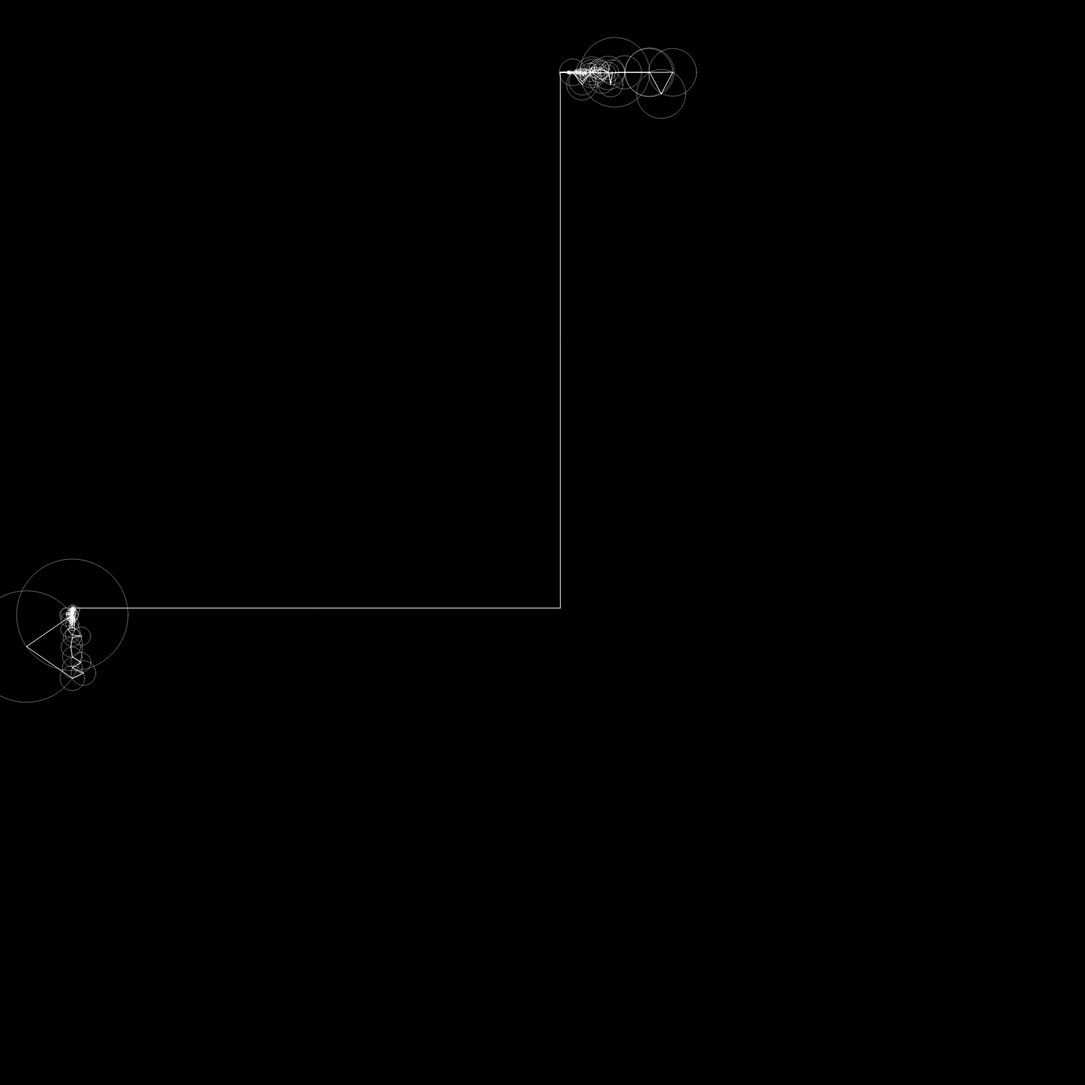
Frame 1 (no input)
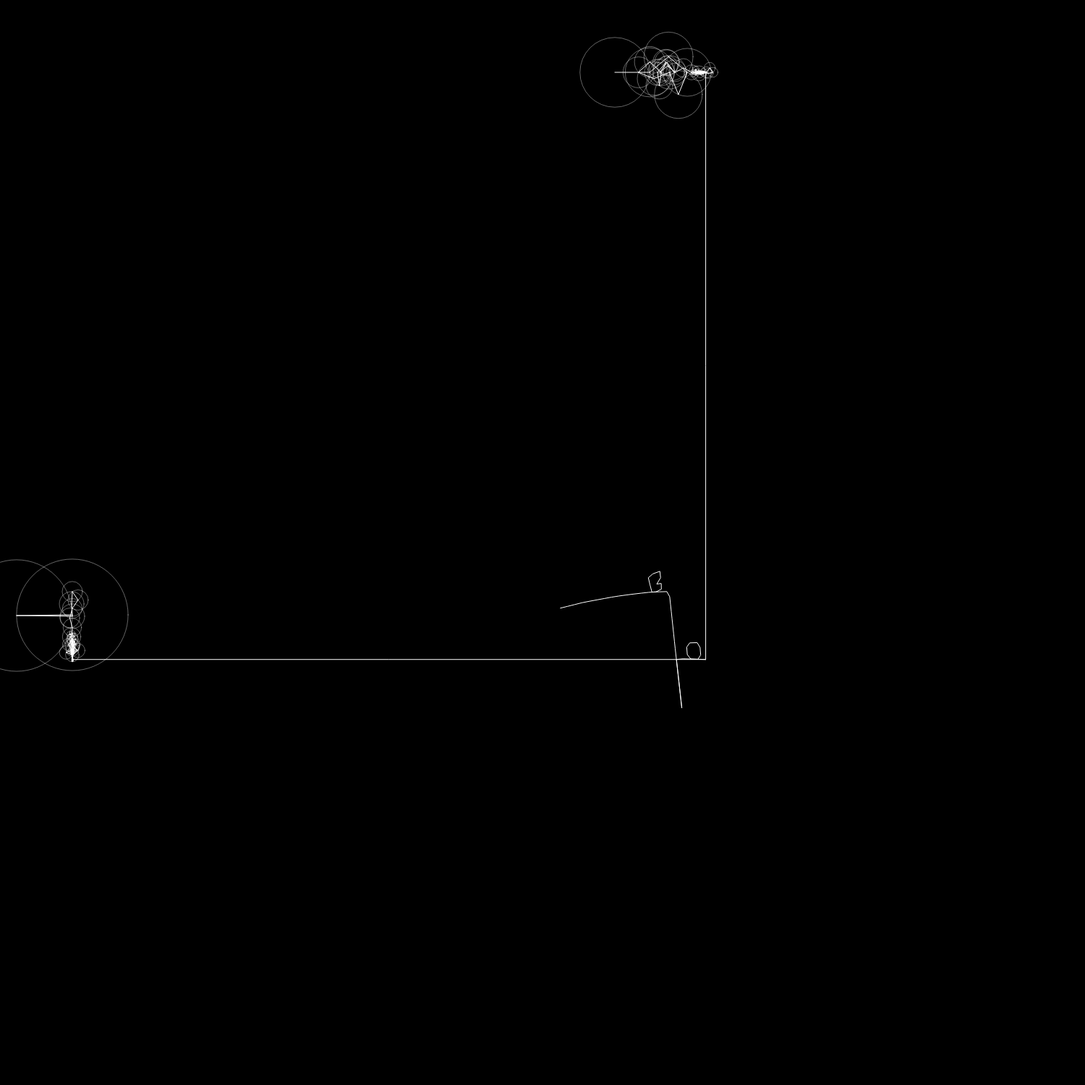
Frame 60 (no input)
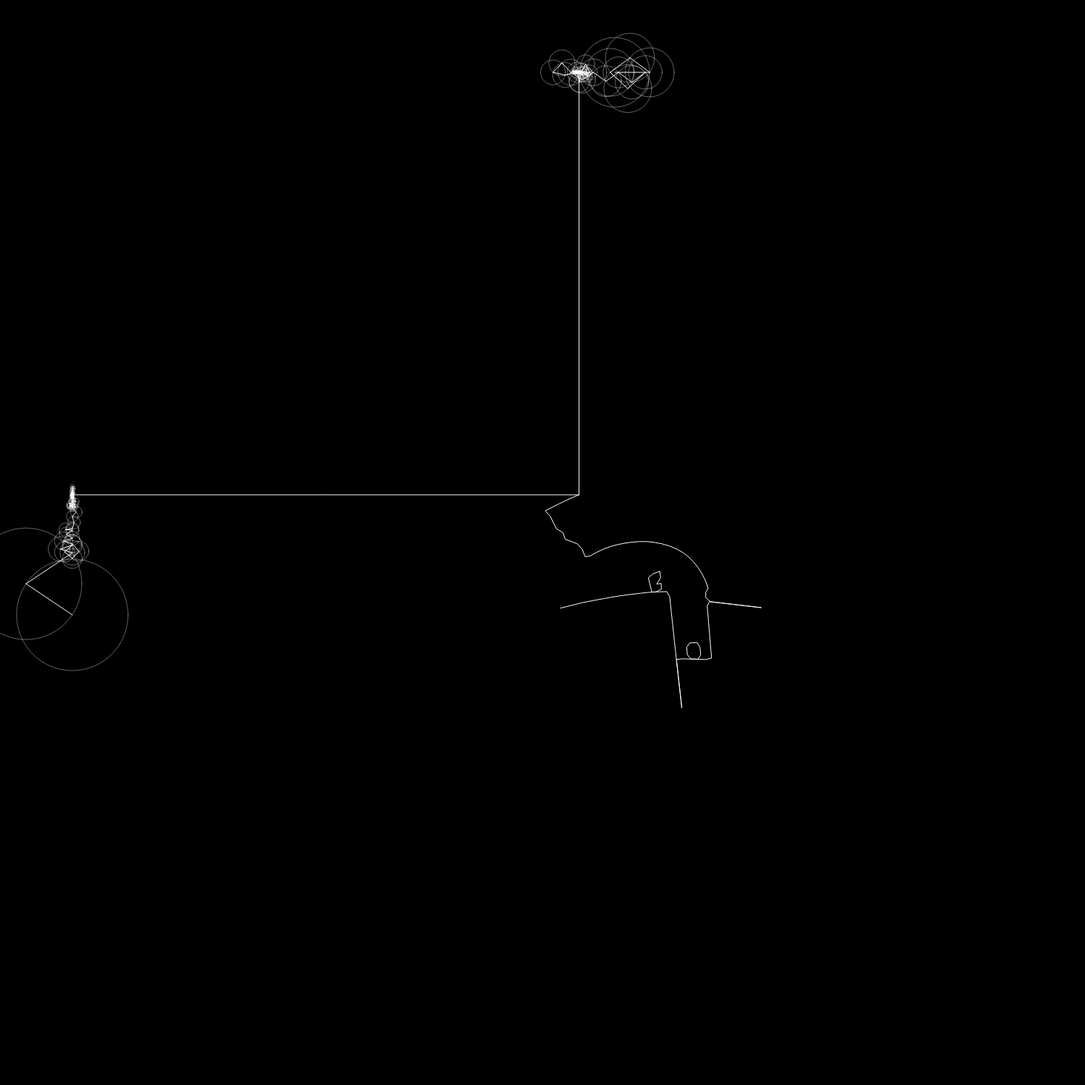
Frame 120 (the mouse pressed at the canvas centre since frame 60)

The p5.js sketch that drew these frames (run headless with seeded random() and noise() and a simulated clock; from frame 60 on, the mouse is pressed at the canvas centre):

// p5.js sketch
// ── sketch.js
let time = 0;
let x = [];
let y = [];
let fourierx = [];
let fourierY = [];
let path = [];
let step = 8;

// let wave = [];
// let slider;
function setup() {
    createCanvas(1500, 1500);
    frameRate(60);

    setInputs(x, y, step);

    fourierX = dft(x);
    fourierY = dft(y);

    fourierX.sort((a, b) => b.amp - a.amp);
    fourierY.sort((a, b) => b.amp - a.amp);
}
  
function draw() {
    background(0);

    let epiX = epicycles(width / 2 + 100, 100,  0, fourierX, time);
    let epiY = epicycles(100, height / 2 + 100,  HALF_PI, fourierY, time);

    let coords = createVector(epiX.x, epiY.y);
    path.unshift(coords);

    stroke(255);
    line(epiX.x, epiX.y, coords.x, coords.y);
    line(epiY.x, epiY.y, coords.x, coords.y);
    beginShape();
    for(var i = 0; i < path.length; i++) {
        vertex(path[i].x, path[i].y);
    }
    endShape();
    if(path.length > x.length + 10)
        path = [];
    dt = TWO_PI / fourierY.length;
    time += dt;
}
// ── drawing.js

let drawing = [
    { x: -75.23920093800275, y: -9.276916512631997 },
    { x: -73.99534065831229, y: -9.582732689485699 },
    { x: -72.74106439694725, y: -9.89162195029445 },
    { x: -71.4876893765498, y: -10.200732827734575 },
    { x: -70.23509740158319, y: -10.510035772921889 },
    { x: -68.98192922337502, y: -10.820003568003328 },
    { x: -67.72920427842959, y: -11.130281626368685 },
    { x: -66.47577016026378, y: -11.44115066241771 },
    { x: -65.22337025304437, y: -11.752211766213923 },
    { x: -63.97037936814129, y: -12.063908171020076 },
    { x: -62.718127205342796, y: -12.376092132415248 },
    { x: -61.46532838818692, y: -12.689014815915003 },
    { x: -60.21245569882057, y: -13.002602349308878 },
    { x: -58.96055812263228, y: -13.316706988175959 },
    { x: -57.708867388633266, y: -13.631609446915984 },
    { x: -56.45698458688706, y: -13.947679086581244 },
    { x: -55.205279078445955, y: -14.26490113272965 },
    { x: -53.95457823206708, y: -14.583246036477012 },
    { x: -52.703685317941016, y: -14.903703685443475 },
    { x: -51.4546244346343, y: -15.226096786323936 },
    { x: -50.20482482922301, y: -15.552168723285197 },
    { x: -48.95740390898846, y: -15.881313744201512 },
    { x: -47.70490058067441, y: -16.19289195347093 },
    { x: -46.448230859690526, y: -16.486223726757242 },
    { x: -45.188059595930945, y: -16.76634714881368 },
    { x: -43.92584945916273, y: -17.036571694668755 },
    { x: -42.66235394593253, y: -17.29898056065738 },
    { x: -41.39749918402992, y: -17.555272807620092 },
    { x: -40.131196526802334, y: -17.806852007555587 },
    { x: -38.863977854165064, y: -18.05438301035799 },
    { x: -37.596847828180344, y: -18.298604538131876 },
    { x: -36.32874268901758, y: -18.540255312981827 },
    { x: -35.0599579255186, y: -18.77966037263386 },
    { x: -33.79075947764106, y: -19.017455018097905 },
    { x: -32.52221110521555, y: -19.25356537716351 },
    { x: -31.253544537253305, y: -19.488479006419706 },
    { x: -29.984612029333412, y: -19.72252094359249 },
    { x: -28.71429072385691, y: -19.956178745270893 },
    { x: -27.44445697496943, y: -20.189023952634262 },
    { x: -26.175494918165356, y: -20.42161799448207 },
    { x: -24.905306582667677, y: -20.654108615235238 },
    { x: -23.63604903702177, y: -20.886436717125402 },
    { x: -22.36623006257638, y: -21.118853465668114 },
    { x: -21.096662253646553, y: -21.351462281958014 },
    { x: -19.826444369264692, y: -21.584440459300207 },
    { x: -18.556994755871592, y: -21.817581155505405 },
    { x: -17.28748604471013, y: -22.051224182741716 },
    { x: -16.017755716917293, y: -22.285472962103785 },
    { x: -14.74892663009204, y: -22.5201649747286 },
    { x: -13.479875926635414, y: -22.75555138613172 },
    { x: -12.210618380989507, y: -22.99172084296569 },
    { x: -10.94184839193262, y: -23.22859947302006 },
    { x: -9.672413552981615, y: -23.466423667368293 },
    { x: -8.404175443840026, y: -23.70494226049483 },
    { x: -7.135878236930072, y: -23.944332545704768 },
    { x: -5.867004826778547, y: -24.178699520603566 },
    { x: -4.596609649091586, y: -24.405369011172652 },
    { x: -3.324899546058476, y: -24.625286581705883 },
    { x: -2.0526575631100683, y: -24.83922050319202 },
    { x: -0.7790415570471436, y: -25.04773220443055 },
    { x: 0.4963769309509546, y: -25.25179679859951 },
    { x: 1.7707464335605503, y: -25.45110402241498 },
    { x: 3.0469036436632275, y: -25.646658537939192 },
    { x: 4.323592733681202, y: -25.83862286403514 },
    { x: 5.599735169341788, y: -26.027085647355396 },
    { x: 6.877030011485517, y: -26.21253444448896 },
    { x: 8.154768086891993, y: -26.395102225414664 },
    { x: 9.433097139982134, y: -26.57502538120598 },
    { x: 10.711780779682472, y: -26.7524664307259 },
    { x: 11.990449644940718, y: -26.927395825090258 },
    { x: 13.26953219457753, y: -27.100109053140876 },
    { x: 14.54889545861408, y: -27.270783408182858 },
    { x: 15.829233835828676, y: -27.439433664658292 },
    { x: 17.109232400875165, y: -27.60617801810391 },
    { x: 18.38983671804741, y: -27.771090340730176 },
    { x: 19.66982050865181, y: -27.934200181421264 },
    { x: 20.95038050249778, y: -28.095625735713913 },
    { x: 22.231014368554202, y: -28.25555907135531 },
    { x: 23.512327858946843, y: -28.413852443924547 },
    { x: 24.792858303908634, y: -28.570653597842526 },
    { x: 26.07427521539591, y: -28.726095503088086 },
    { x: 27.355633029114827, y: -28.880074738566574 },
    { x: 28.637729564938322, y: -29.032842469793557 },
    { x: 29.920092040719464, y: -29.18435437344275 },
    { x: 31.202159027658777, y: -29.334418381766973 },
    { x: 32.48493518781848, y: -29.483344758050144 },
    { x: 33.76717946806289, y: -29.63104485563971 },
    { x: 35.04951239495985, y: -29.777577772304042 },
    { x: 36.331904419625175, y: -29.9228400869485 },
    { x: 37.61533065523691, y: -30.067053416204452 },
    { x: 38.8976044843655, y: -30.210025692324713 },
    { x: 40.180942073324694, y: -30.351993306382745 },
    { x: 41.463836429021136, y: -30.49279373951554 },
    { x: 42.747055822443585, y: -30.632397442838922 },
    { x: 44.03089574243389, y: -30.77089306300543 },
    { x: 45.314410624698176, y: -30.908177178920432 },
    { x: 46.59801415361501, y: -31.044294113910198 },
    { x: 47.88129264480583, y: -31.179096123553812 },
    { x: 49.16557579805888, y: -31.312391140104083 },
    { x: 50.44953391358591, y: -31.443898449161274 },
    { x: 51.73833804611899, y: -31.51753426854573 },
    { x: 53.02817638959848, y: -31.56809240938313 },
    { x: 54.31822157526724, y: -31.618650550220536 },
    { x: 55.60885773861967, y: -31.669238239942118 },
    { x: 56.898577886562414, y: -31.719781606337428 },
    { x: 58.18862307223119, y: -31.77035452161692 },
    { x: 59.47881600232087, y: -31.82092743689641 },
    { x: 60.7690975790631, y: -31.871500352175907 },
    { x: 62.05834494485892, y: -31.922028944129124 },
    { x: 63.348626521601155, y: -31.972601859408616 },
    { x: 63.86635252137445, y: -32.90184039475881 },
    { x: 64.08259125582687, y: -34.17465858094878 },
    { x: 64.29874134362676, y: -35.4468857894551 },
    { x: 64.5149209803108, y: -36.719231193498146 },
    { x: 64.73113016587905, y: -37.99193118415139 },
    { x: 64.94728025367894, y: -39.264158392657706 },
    { x: 65.16348943924717, y: -40.536725413332135 },
    { x: 65.37987591812052, y: -41.81035619383715 },
    { x: 65.59605555480458, y: -43.08281979341693 },
    { x: 65.32721980650611, y: -43.774559172144905 },
    { x: 64.11187420005238, y: -43.33475357996262 },
    { x: 62.89889250433333, y: -42.89577535653747 },
    { x: 61.6853198309306, y: -42.45660506536513 },
    { x: 60.470978886539115, y: -42.01715405979305 },
    { x: 59.256667491031806, y: -41.57768827977888 },
    { x: 58.04333120870255, y: -41.138606635259094 },
    { x: 56.82966988864727, y: -40.69939202076048 },
    { x: 57.2427041917596, y: -41.5190337446753 },
    { x: 57.97235478889458, y: -42.58396075619459 },
    { x: 58.70250771706067, y: -43.64958216649219 },
    { x: 59.43198102089055, y: -44.71421368916966 },
    { x: 60.16118838476278, y: -45.77846107635274 },
    { x: 60.89107537297122, y: -46.84369835115597 },
    { x: 61.62108055671639, y: -47.90911291926428 },
    { x: 62.35055386054627, y: -48.973744441941754 },
    { x: 63.080027164376155, y: -50.038390739061306 },
    { x: 63.27333596470244, y: -51.26939725413211 },
    { x: 63.27259724259786, y: -52.55997431971617 },
    { x: 63.27185852049328, y: -53.850669580836964 },
    { x: 63.2711197983887, y: -55.14171942856796 },
    { x: 63.270381076284124, y: -56.4318237120051 },
    { x: 63.26964235417954, y: -57.72228258205242 },
    { x: 63.26890363207497, y: -59.01368701639362 },
    { x: 63.26816490997039, y: -60.30438227751441 },
    { x: 62.25818404858969, y: -60.159725714995716 },
    { x: 61.04357716424055, y: -59.72382057552561 },
    { x: 59.82784742229245, y: -59.28753130056113 },
    { x: 58.6134473801326, y: -58.851714807743576 },
    { x: 57.39827906698398, y: -58.41561760052629 },
    { x: 56.183553987098115, y: -57.979682912171995 },
    { x: 54.96806063622348, y: -57.54346750941798 },
    { x: 53.75389698513709, y: -57.107724888810885 },
    { x: 52.53884686752521, y: -56.67167200491988 },
    { x: 51.324121787639335, y: -56.23573731656558 },
    { x: 50.109721745479476, y: -55.79992082374804 },
    { x: 48.894228394604845, y: -55.36370542099401 },
    { x: 47.680182939055186, y: -54.92800712371319 },
    { x: 46.46489643036984, y: -54.49186559316963 },
    { x: 45.728597334293646, y: -53.794571024215216 },
    { x: 46.02172226539068, y: -52.5367488967482 },
    { x: 46.31458125653006, y: -51.28021214574315 },
    { x: 46.60744024766944, y: -50.023660620296006 },
    { x: 46.90035833657719, y: -48.766754508238655 },
    { x: 47.19321732771657, y: -47.51009956169687 },
    { x: 47.48616496550851, y: -46.253208224081625 },
    { x: 47.77905350553207, y: -44.99642030756101 },
    { x: 48.072001143324, y: -43.73941077440902 },
    { x: 48.364948781115935, y: -42.48240124125704 },
    { x: 48.65798506556042, y: -41.22505189593695 },
    { x: 48.950991801120715, y: -39.967805971711506 },
    { x: 49.24393943891264, y: -38.71079643855952 },
    { x: 49.53691662558876, y: -37.45378690540753 },
    { x: 49.82998245891743, y: -36.196201169013975 },
    { x: 50.122930096709354, y: -34.93919163586199 },
    { x: 50.41590728338547, y: -33.68218210271001 },
    { x: 50.7088549211774, y: -32.42517256955802 },
    { x: 51.27247033808715, y: -31.518627577260506 },
    { x: 52.56287011036612, y: -31.555608005815742 },
    { x: 53.85291529603489, y: -31.592588434370978 },
    { x: 55.14307867724039, y: -31.629568862926217 },
    { x: 56.43371484059281, y: -31.66656406592354 },
    { x: 57.72423280840851, y: -31.703544494478777 },
    { x: 59.01439618961401, y: -31.74052492303401 },
    { x: 60.30444137528278, y: -31.777505351589244 },
    { x: 61.594486560951545, y: -31.81447100570239 },
    { x: 62.885240919840705, y: -31.851466208699716 },
    { x: 64.17528610550947, y: -31.888446637254955 },
    { x: 65.46544948671497, y: -31.92542706581019 },
    { x: 66.75564241680466, y: -31.962407494365422 },
    { x: 68.04627858015708, y: -31.999387922920658 },
    { x: 69.33667835243605, y: -32.036383125917986 },
    { x: 70.62672353810481, y: -32.073348780031125 },
    { x: 71.91700511484704, y: -32.11034398302846 },
    { x: 73.20716849605255, y: -32.147309637141596 },
    { x: 74.4979228549417, y: -32.18430484013893 },
    { x: 75.17606974694542, y: -31.52115400685817 },
    { x: 75.3121719074931, y: -30.237653899035976 },
    { x: 75.44830361692496, y: -28.954050370119138 },
    { x: 75.58443532635681, y: -27.670417292318117 },
    { x: 75.72053748690449, y: -26.387050154474746 },
    { x: 75.85661009856798, y: -25.10377166328393 },
    { x: 75.99268271023146, y: -23.82052272097729 },
    { x: 76.1288439685475, y: -22.5366680265449 },
    { x: 76.264916580211, y: -21.253404309796167 },
    { x: 76.40101874075867, y: -19.97014059304744 },
    { x: 76.53709135242215, y: -18.68687687629871 },
    { x: 76.67319351296983, y: -17.40361315954998 },
    { x: 76.8093252224017, y: -16.11987666065432 },
    { x: 76.94539783406518, y: -14.836731139442325 },
    { x: 77.08147044572868, y: -13.553467422693595 },
    { x: 77.21760215516052, y: -12.269849119334667 },
    { x: 77.35376341347657, y: -10.985772808270902 },
    { x: 77.48986557402425, y: -9.702272700448706 },
    { x: 77.62596773457192, y: -8.418772592626512 },
    { x: 77.7620698951196, y: -7.13539068034105 },
    { x: 77.89817205566726, y: -5.8518905725188555 },
    { x: 78.03433331398331, y: -4.56791768254973 },
    { x: 78.17043547453098, y: -3.2844914469379933 },
    { x: 78.30656718396283, y: -2.0009765646737065 },
    { x: 78.44266934451052, y: -0.7173730357568712 },
    { x: 78.57883060282656, y: 0.5664816586755216 },
    { x: 78.71493276337422, y: 1.8499817664977163 },
    { x: 78.8510053750377, y: 3.1331272877097125 },
    { x: 78.98713708446957, y: 4.41674559106864 },
    { x: 79.12329834278562, y: 5.700703706595674 },
    { x: 79.2593709544491, y: 6.984100393323228 },
    { x: 79.39547311499678, y: 8.267467531166597 },
    { x: 79.53157527554444, y: 9.55084944345206 },
    { x: 79.6677069849763, y: 10.834467746810986 },
    { x: 79.80380914552397, y: 12.118086050169916 },
    { x: 79.93994085495584, y: 13.401586157992108 },
    { x: 80.07604301550352, y: 14.685086265814304 },
    { x: 80.21217472493537, y: 15.96870456917323 },
    { x: 80.34830643436722, y: 17.252662684700265 },
    { x: 80.48440859491488, y: 18.536044596985725 },
    { x: 80.62051075546258, y: 19.81942650927119 },
    { x: 80.75661291601025, y: 21.102690226019917 },
    { x: 80.89274462544209, y: 22.38666311598904 },
    { x: 81.02884678598978, y: 23.669926832737776 },
    { x: 81.16494894653745, y: 24.9535451360967 },
    { x: 81.3010806559693, y: 26.237045243918896 },
    { x: 81.43721236540117, y: 27.520781742814552 },
    { x: 81.57337362371719, y: 28.804739858341588 },
    { x: 81.70947578426488, y: 30.088121770627048 },
    { x: 81.84551884704418, y: 31.371252517396954 },
    { x: 81.98168010536023, y: 32.655107211829346 },
    { x: 82.11784136367626, y: 33.939080101798474 },
    { x: 82.25391397533976, y: 35.2223438185472 },
    { x: 82.39004568477161, y: 36.505843926369394 },
    { x: 82.52614784531927, y: 37.789447455286236 },
    { x: 82.6623386525195, y: 39.07353854079209 },
    { x: 82.79844081306719, y: 40.357038648614285 },
    { x: 82.93454297361485, y: 41.640538756436484 },
    { x: 83.07064513416253, y: 42.92403886425867 },
    { x: 83.2067472947102, y: 44.20753897208087 },
    { x: 83.34293810191042, y: 45.49161528314464 },
    { x: 83.4790402624581, y: 46.774997195430096 },
    { x: 83.6150833252374, y: 48.05802452110537 },
    { x: 83.75154007239529, y: 49.341849666653566 },
    { x: 83.894586220726, y: 50.624950864539294 },
    { x: 84.03763236905671, y: 51.90781567135155 },
    { x: 84.18064896850325, y: 53.1906952526059 },
    { x: 84.32366556794977, y: 54.4733236683447 },
    { x: 84.46674126516469, y: 55.75654306176715 },
    { x: 84.6097874134954, y: 57.03964425965287 },
    { x: 84.75277446405775, y: 58.32215447985493 },
    { x: 84.89579106350429, y: 59.60490109113045 },
    { x: 85.03880766295083, y: 60.88776589794271 },
    { x: 85.18188336016574, y: 62.17086709582843 },
    { x: 85.32487041072808, y: 63.45337731603049 },
    { x: 85.4679165590588, y: 64.73636031837948 },
    { x: 85.61093315850533, y: 66.01934332072847 },
    { x: 85.75400885572023, y: 67.30256271415092 },
    { x: 85.89708455293514, y: 68.58578210757337 },
    { x: 86.04010115238168, y: 69.86852871884889 },
    { x: 86.18308820294402, y: 71.15103893905096 },
    { x: 86.32616390015893, y: 72.4342583324734 },
    { x: 86.46918049960546, y: 73.71700494374893 },
    { x: 86.61213800128364, y: 74.99927877287753 },
    { x: 86.75518414961434, y: 76.28226177522652 },
    { x: 86.89820074906088, y: 77.56500838650203 },
    { x: 87.04127644627579, y: 78.84834597546123 },
    { x: 87.18426349683813, y: 80.13097439120003 },
    { x: 87.32733919405304, y: 81.41407558908575 },
    { x: 87.47032624461539, y: 82.69670400482453 },
    { x: 87.6134019418303, y: 83.98004159378372 },
    { x: 87.756448090161, y: 85.26302459613271 },
    { x: 87.89949423849173, y: 86.54585985406078 },
    { x: 88.04251083793827, y: 87.82857691645212 },
    { x: 88.18555698626898, y: 89.11161901656948 },
    { x: 88.3286031345997, y: 90.39463156780265 },
    { x: 88.47159018516204, y: 91.677348630194 },
    { x: 88.61463633349277, y: 92.96015433923789 },
    { x: 88.7576824818235, y: 94.24328508600779 },
    { x: 88.9007286301542, y: 95.52629763724096 },
    { x: 89.04371568071656, y: 96.80868966190629 },
    { x: 89.18667318239473, y: 98.09114078433997 },
    { x: 89.32971933072544, y: 99.37400559115223 },
    { x: 89.47279502794035, y: 100.65725453345887 },
    { x: 89.61578207850269, y: 101.93991249808184 },
    { x: 89.75879867794923, y: 103.22248181605228 },
    { x: 89.90181527739576, y: 104.50543526951708 },
    { x: 90.04489097461067, y: 105.7886842118237 },
    { x: 90.1879075740572, y: 107.07146037198342 },
    { x: 90.33095372238793, y: 108.3544433743324 },
    { x: 90.47399987071863, y: 109.63745592556559 },
    { x: 90.61701647016518, y: 110.92023208572529 },
    { x: 90.7600626184959, y: 112.20321508807429 },
    { x: 90.9031087668266, y: 113.48619809042327 },
    { x: 91.04615491515733, y: 114.7690924461197 },
    { x: 91.18914196571968, y: 116.05166176409014 },
    { x: 91.3321881140504, y: 117.3346743153233 },
    { x: 91.4752638112653, y: 118.61789370874577 },
    { x: 91.61825086182766, y: 119.90052212448454 },
    { x: 91.76126746127419, y: 121.18320963799171 },
    { x: 91.90434315848908, y: 122.46657677583508 },
    { x: 92.04735975793564, y: 123.74935293599478 },
    { x: 92.19040590626634, y: 125.03242458499633 },
    { x: 92.33342250571287, y: 126.31514164738766 },
    { x: 92.47643910515943, y: 127.59785870977902 },
    { x: 92.61951480237431, y: 128.881166749854 },
    { x: 92.76253140182085, y: 130.16400200778207 },
    { x: 92.84665707509033, y: 130.91817817878908 },
    { x: 92.70384731783308, y: 129.63513607867174 },
    { x: 92.56094891392328, y: 128.35165074529164 },
    { x: 92.41813915666602, y: 127.06896323178447 },
    { x: 92.27532939940876, y: 125.7861279738564 },
    { x: 92.13251964215152, y: 124.50329271592832 },
    { x: 91.98968033601007, y: 123.22010287139005 },
    { x: 91.84684102986864, y: 121.93717896680944 },
    { x: 91.7040312726114, y: 120.65425506222881 },
    { x: 91.56122151535413, y: 119.3714789020691 },
    { x: 91.41838220921271, y: 118.08852544860429 },
    { x: 91.27554290307127, y: 116.80533560406603 },
    { x: 91.13273314581402, y: 115.52250034613796 },
    { x: 90.98989383967258, y: 114.23951734378898 },
    { x: 90.84708408241534, y: 112.9566525369767 },
    { x: 90.70427432515807, y: 111.67372863239608 },
    { x: 90.561494116785, y: 110.39136615661494 },
    { x: 90.41868435952775, y: 109.1085013498027 },
    { x: 90.2758450533863, y: 107.82542970080114 },
    { x: 90.13303529612905, y: 106.5425648939889 },
    { x: 89.99019598998763, y: 105.25943414721898 },
    { x: 89.84735668384619, y: 103.97656934040673 },
    { x: 89.70457647547312, y: 102.69385227801538 },
    { x: 89.56176671821586, y: 101.41107611785567 },
    { x: 89.41889786319024, y: 100.12788627331742 },
    { x: 89.276088105933, y: 98.84505101538934 },
    { x: 89.13327834867574, y: 97.56224530634545 },
    { x: 88.99049814030268, y: 96.2795282439541 },
    { x: 88.84762928527705, y: 94.99624975276328 },
    { x: 88.7048195280198, y: 93.71365088590868 },
    { x: 88.56206886853091, y: 92.43122931235916 },
    { x: 88.41922956238948, y: 91.14827585889437 },
    { x: 88.27641980513222, y: 89.86538150319792 },
    { x: 88.13352140122241, y: 88.58171887651271 },
    { x: 87.99074119284934, y: 87.29912000965813 },
    { x: 87.8479314355921, y: 86.01640294726677 },
    { x: 87.70509212945065, y: 84.73324265161268 },
    { x: 87.56219372554087, y: 83.44981641600094 },
    { x: 87.4194135171678, y: 82.16712890249379 },
    { x: 87.27663330879471, y: 80.88470732894427 },
    { x: 87.13388264930585, y: 79.6024039509315 },
    { x: 86.99110244093275, y: 78.31974598630852 },
    { x: 86.84829268367551, y: 77.0371766683381 },
    { x: 86.70545337753408, y: 75.75401637268402 },
    { x: 86.56270271804519, y: 74.47171299467124 },
    { x: 86.41986341190375, y: 73.18867089455388 },
    { x: 86.27702410576232, y: 71.90545150113142 },
    { x: 86.13418479962087, y: 70.62255714543498 },
    { x: 85.99137504236363, y: 69.33978098527528 },
    { x: 85.84856528510637, y: 68.05697527623138 },
    { x: 85.70569643008075, y: 66.7736376872722 },
    { x: 85.56291622170768, y: 65.49097972264923 },
    { x: 85.42007691556626, y: 64.20784897587933 },
    { x: 85.27726715830899, y: 62.925102364603795 },
    { x: 85.13439830328338, y: 61.64167612899207 },
    { x: 85.21565773478709, y: 60.56512163154669 },
    { x: 86.50570292045586, y: 60.60188044347055 },
    { x: 87.79562991058789, y: 60.63860970651023 },
    { x: 89.08605923175104, y: 60.675338969549905 },
    { x: 90.37645900403, y: 60.71209778147377 },
    { x: 91.66656328746713, y: 60.74882704451345 },
    { x: 92.95693351086193, y: 60.78558585643731 },
    { x: 94.24733328314089, y: 60.82231511947698 },
    { x: 95.53808764203004, y: 60.85907393140084 },
    { x: 96.82828057211972, y: 60.89580319444053 },
    { x: 98.11811891559921, y: 60.93253245748021 },
    { x: 99.4086368834149, y: 60.96929126940407 },
    { x: 100.69903665569386, y: 61.00605008132793 },
    { x: 101.98934778132029, y: 61.0427793443676 },
    { x: 103.27948161364161, y: 61.07950860740729 },
    { x: 104.56964499484711, y: 61.116267419331145 },
    { x: 105.8598083760526, y: 61.152996682370826 },
    { x: 107.15026724609993, y: 61.1897259454105 },
    { x: 108.44054882284217, y: 61.22648475733436 },
    { x: 109.73041671520583, y: 61.263214020374036 },
    { x: 111.02075738971642, y: 61.299943283413725 },
    { x: 112.31139355306885, y: 61.336702095337586 },
    { x: 113.6013205432009, y: 61.37343135837726 },
    { x: 114.89115888668037, y: 61.410160621416935 },
    { x: 116.18120407234913, y: 61.44688988445662 },
    { x: 117.47184023570156, y: 61.483648696380484 },
    { x: 118.7617672258336, y: 61.52037795942016 },
    { x: 119.06263396458662, y: 60.61523653912135 },
    { x: 118.96231550278476, y: 59.32814624187089 },
    { x: 118.86196749209873, y: 58.04102639573625 },
    { x: 118.76167857918105, y: 56.75402474513836 },
    { x: 118.66136011737919, y: 55.46702309454046 },
    { x: 118.56110075334571, y: 54.18049422608949 },
    { x: 118.46078229154385, y: 52.89378806433342 },
    { x: 118.360463829742, y: 51.60650569933578 },
    { x: 118.2602044657085, y: 50.32002115421109 },
    { x: 118.15988600390665, y: 49.032960405844825 },
    { x: 118.05959709098897, y: 47.7461655974362 },
    { x: 117.95930817807131, y: 46.4595185334485 },
    { x: 117.85896016738526, y: 45.172310040661316 },
    { x: 117.75867125446759, y: 43.885367487831786 },
    { x: 117.65838234154992, y: 42.598543130538985 },
    { x: 117.55806387974806, y: 41.311674449919906 },
    { x: 117.45771586906201, y: 40.02414091940671 },
    { x: 117.35739740726015, y: 38.73710971992463 },
    { x: 116.43765883817485, y: 38.366108704562855 },
    { x: 115.14764320139027, y: 38.40880684220753 },
    { x: 113.85691839138529, y: 38.4515197542943 },
    { x: 112.56696185236909, y: 38.49421789193899 },
    { x: 111.2769462155845, y: 38.53691602958366 },
    { x: 109.98687148103154, y: 38.579614167228335 },
    { x: 108.69682629536278, y: 38.62231230487302 },
    { x: 107.4068402074624, y: 38.6650104425177 },
    { x: 106.1168245706778, y: 38.70770858016237 },
    { x: 104.8273408138085, y: 38.75039194336496 },
    { x: 103.53711833483464, y: 38.79310485545173 },
    { x: 102.24674811143987, y: 38.835802993096415 },
    { x: 100.95679157242364, y: 38.87850113074109 },
    { x: 99.66665774010234, y: 38.92119926838576 },
    { x: 98.95789820408486, y: 39.48400209098048 },
    { x: 99.05803937258162, y: 40.77137310263067 },
    { x: 99.15812144331001, y: 42.05812358771301 },
    { x: 99.25820351403839, y: 43.344785426142806 },
    { x: 99.35828558476679, y: 44.631565460109336 },
    { x: 99.45842675326354, y: 45.919084216180444 },
    { x: 99.55850882399193, y: 47.20574605461024 },
    { x: 99.65862044360452, y: 48.492939772955324 },
    { x: 99.75873206321708, y: 49.77983800245858 },
    { x: 99.85881413394547, y: 51.066544164214655 },
    { x: 99.95892575355806, y: 52.353678784791384 },
    { x: 100.05900782428644, y: 53.64057701429464 },
    { x: 100.15914899278322, y: 54.927874153734365 },
    { x: 100.25920151462742, y: 56.214314375532794 },
    { x: 100.35928358535581, y: 57.50102053728886 },
    { x: 100.45936565608419, y: 58.78760850350819 },
    { x: 100.55947727569676, y: 60.07469880075865 },
    { x: 101.08592019630409, y: 60.916044180106 },
    { x: 102.37611312639378, y: 60.95877186663486 },
    { x: 103.66586282322072, y: 61.00147000427954 },
    { x: 104.95587846000531, y: 61.04416814192421 },
    { x: 106.24604184121078, y: 61.08689582845308 },
    { x: 107.53650071125813, y: 61.129623514981944 },
    { x: 108.82651634804272, y: 61.1723512015108 },
    { x: 110.11650243594312, y: 61.215049339155485 },
    { x: 111.40663626826442, y: 61.25777702568434 },
    { x: 112.69697694277502, y: 61.300504712213204 },
    { x: 113.98776085054837, y: 61.34323239874206 },
    { x: 115.2778651339855, y: 61.38596008527092 },
    { x: 116.56799896630682, y: 61.42868777179979 },
    { x: 117.85833964081742, y: 61.47141545832864 },
    { x: 119.1487098642122, y: 61.514143144857506 },
    { x: 120.43857775657587, y: 61.556841282502184 },
    { x: 121.72841610005536, y: 61.59953942014687 },
    { x: 123.01908181229197, y: 61.6422966555599 },
    { x: 124.30924519349745, y: 61.68499479320459 },
    { x: 125.59994045461826, y: 61.72775202861764 },
    { x: 126.88974924921355, y: 61.77045016626231 },
    { x: 128.17890796835684, y: 61.813148303906985 },
    { x: 129.46865766518377, y: 61.85584644155167 },
    { x: 130.7596188662622, y: 61.898574128080526 },
    { x: 132.04916172089986, y: 61.94127226572521 },
    { x: 133.33905916214772, y: 61.98399995225407 },
    { x: 133.85885358381384, y: 61.29497907087095 },
    { x: 133.7507637654718, y: 60.00856839795671 },
    { x: 133.64264439824558, y: 58.72174404066391 },
    { x: 133.53455457990356, y: 57.43556975882314 },
    { x: 133.42646476156153, y: 56.14909998814054 },
    { x: 133.31843404098785, y: 54.8632211951416 },
    { x: 133.21034422264583, y: 53.576958266648276 },
    { x: 133.10228395318796, y: 52.29081353369169 },
    { x: 132.9941350370776, y: 51.00398917639889 },
    { x: 132.88607476761973, y: 49.71785921788439 },
    { x: 132.77804404704608, y: 48.43211339486428 },
    { x: 132.66995422870403, y: 47.14567317306585 },
    { x: 132.56192350813038, y: 45.8600012222562 },
    { x: 132.45386323867254, y: 44.573974684836344 },
    { x: 132.34571432256215, y: 43.287017357564714 },
    { x: 132.23765405310428, y: 42.000857850166035 },
    { x: 132.12956423476226, y: 40.71459492167271 },
    { x: 132.0215630630728, y: 39.42932188079953 },
    { x: 131.91347324473077, y: 38.142925982327384 },
    { x: 131.8054129752729, y: 36.856677828276155 },
    { x: 131.6972640591625, y: 35.56963185435198 },
    { x: 131.58920378970467, y: 34.283753061353046 },
    { x: 131.48111397136262, y: 32.99706167403907 },
    { x: 131.3729946041364, y: 31.7103407378409 },
    { x: 131.2648752369102, y: 30.42385619271621 },
    { x: 131.15681496745236, y: 29.137844429738447 },
    { x: 131.0488137957629, y: 27.85246796777062 },
    { x: 130.94072397742084, y: 26.565953873761746 },
    { x: 130.83257506131045, y: 25.278996546490117 },
    { x: 130.7245147918526, y: 23.99285181353353 },
    { x: 130.61645452239475, y: 22.706751403903215 },
    { x: 130.5083942529369, y: 21.42091693423055 },
    { x: 130.4002748857107, y: 20.134136900264025 },
    { x: 130.29224416513702, y: 18.848331979475542 },
    { x: 130.18424299344755, y: 17.56301461527608 },
    { x: 130.07612362622135, y: 16.27638232573047 },
    { x: 129.96803380787932, y: 14.989986427258328 },
    { x: 129.8598848917689, y: 13.702970002218336 },
    { x: 129.75185417119525, y: 12.417105983661488 },
    { x: 129.64367570620067, y: 11.129616776474565 },
    { x: 129.53558588785864, y: 9.843161780234054 },
    { x: 129.42749606951662, y: 8.55704659616165 },
    { x: 129.31943580005876, y: 7.270975735415518 },
    { x: 129.21137553060092, y: 5.984963972437754 },
    { x: 129.1032857122589, y: 4.698449878428876 },
    { x: 128.9951663450327, y: 3.411728942230716 },
    { x: 128.88710607557482, y: 2.1256728559266773 },
    { x: 128.77904580611698, y: 0.8397201907172799 },
    { x: 128.67098553665915, y: -0.4463211211446672 },
    { x: 128.5628957183171, y: -1.7328056662693618 },
    { x: 128.45483544885926, y: -3.018773105920851 },
    { x: 128.34677517940142, y: -4.304962162203714 },
    { x: 128.23871490994355, y: -5.590767082992197 },
    { x: 128.13062509160153, y: -6.877133432580158 },
    { x: 128.0225352732595, y: -8.163544105494394 },
    { x: 127.91447500380166, y: -9.449703612893074 },
    { x: 127.80638518545962, y: -10.735981315828488 },
    { x: 127.69832491600178, y: -12.022288567648081 },
    { x: 127.59020554877557, y: -13.308773112772778 },
    { x: 127.48214527931772, y: -14.595006492381914 },
    { x: 127.37411455874405, y: -15.880722766517847 },
    { x: 127.2660838381704, y: -17.16626174734868 },
    { x: 127.15793492206, y: -18.45333727015704 },
    { x: 128.1419423142437, y: -18.611541996073722 },
    { x: 129.42374336122535, y: -18.461995093222708 },
    { x: 130.70575125039628, y: -18.312418641487508 },
    { x: 131.98778868845142, y: -18.16284218975231 },
    { x: 133.2702398108851, y: -18.013221414690836 },
    { x: 134.55218860228769, y: -17.86364496295564 },
    { x: 135.83431468699538, y: -17.714053736778347 },
    { x: 137.11652941835558, y: -17.564462510601057 },
    { x: 138.39909873632604, y: -17.4148121866554 },
    { x: 139.68110662549697, y: -17.265235734920203 },
    { x: 140.9626121836368, y: -17.11571838095337 },
    { x: 142.24512240383885, y: -16.966082831449807 },
    { x: 143.52754397738835, y: -16.816462056388332 },
    { x: 144.80931547548585, y: -16.666915153537317 },
    { x: 146.09108697358332, y: -16.517368250686303 },
    { x: 147.37309486275427, y: -16.367791798951103 },
    { x: 148.6553095941145, y: -16.218200572773814 },
    { x: 149.93731748328545, y: -16.068624121038617 },
    { x: 151.2192958235722, y: -15.919047669303415 },
    { x: 152.50124461497478, y: -15.76948599201031 },
    { x: 153.7836366396401, y: -15.619865216948835 },
    { x: 155.06638325091564, y: -15.470200118561088 },
    { x: 156.3486570800442, y: -15.320594117941706 },
    { x: 157.6302217359524, y: -15.171061989532783 },
    { x: 158.9123773695443, y: -15.021470763355493 },
    { x: 160.19500578528306, y: -14.871835213851929 },
    { x: 161.4764817945387, y: -14.722317859885095 },
    { x: 162.75851923259384, y: -14.572741408149897 },
    { x: 164.04026118180715, y: -14.42319450529888 },
    { x: 165.32253501093572, y: -14.273588504679502 },
    { x: 166.60495658448522, y: -14.123952955175936 },
    { x: 167.8869644736562, y: -13.974391277882829 },
    { x: 169.16947469385823, y: -13.824755728379264 },
    { x: 170.45139393637663, y: -13.675179276644064 },
    { x: 171.7328403967481, y: -13.525676697119325 },
    { x: 173.01473009038233, y: -13.376115019826218 },
    { x: 174.29620609963794, y: -13.226597665859385 },
    { x: 175.57780030443035, y: -13.077080311892555 },
    { x: 176.86057646459008, y: -12.927415213504807 },
    { x: 178.14231841380337, y: -12.77786831065379 },
    { x: 179.4246513407003, y: -12.628247535592317 },
    { x: 180.7062159966085, y: -12.478730181625485 },
    { x: 181.98854892350545, y: -12.329109406564012 },
    { x: 183.27102959482332, y: -12.179488631502538 },
    { x: 184.5530079351101, y: -12.02991217976734 },
    { x: 185.83474988432337, y: -11.880365276916324 },
    { x: 187.1166395779576, y: -11.730803599623219 },
    { x: 188.39900205373874, y: -11.581182824561743 },
    { x: 189.68130543175155, y: -11.431576823942363 },
    { x: 190.96310647873318, y: -11.282029921091349 },
    { x: 192.24520301455667, y: -11.132438694914057 },
    { x: 193.52818601690566, y: -10.982744047642127 },
    { x: 194.80983931946642, y: -10.833211919233204 },
    { x: 196.09205405082665, y: -10.683620693055913 },
    { x: 197.3738846466925, y: -10.534059015762805 },
    { x: 198.65621757358943, y: -10.384453015143423 },
    { x: 199.93813681610786, y: -10.234891337850318 },
    { x: 201.21990831420533, y: -10.085344434999302 },
    { x: 202.5022412411023, y: -9.93572365993783 },
    { x: 202.48841236330458, y: -9.93731929968372 },
    { x: 201.2057248497974, y: -10.086954849187284 },
    { x: 199.92371696062645, y: -10.236516526480392 },
    { x: 198.64164997368718, y: -10.386078203773497 },
    { x: 197.359612535632, y: -10.535639881066606 },
    { x: 196.07713186431414, y: -10.685245881685988 },
    { x: 194.7951239751432, y: -10.834807558979094 },
    { x: 193.51332292816156, y: -10.984339687388017 },
    { x: 192.2313150389906, y: -11.133886590239033 },
    { x: 190.94980948085077, y: -11.283389169763774 },
    { x: 189.66729926064872, y: -11.433009944825246 },
    { x: 188.38546866478285, y: -11.58254207323417 },
    { x: 187.10369716668538, y: -11.732074201643094 },
    { x: 185.82133469090425, y: -11.881665427820383 },
    { x: 184.5390904106598, y: -12.031241879555582 },
    { x: 183.25714161925725, y: -12.180788782406598 },
    { x: 181.97525192562304, y: -12.330335685257614 },
    { x: 180.69318493868371, y: -12.479897362550721 },
    { x: 179.41123614728116, y: -12.629444265401736 },
    { x: 178.1287554759633, y: -12.779065040463209 },
    { x: 176.8464816468347, y: -12.928641492198407 },
    { x: 175.56447375766376, y: -13.078203169491514 },
    { x: 174.2826431617979, y: -13.22773529790044 },
    { x: 173.00007384382747, y: -13.377356072961911 },
    { x: 171.71791821023558, y: -13.52693252469711 },
    { x: 170.4362058099065, y: -13.676449878663943 },
    { x: 169.15428656738808, y: -13.825996781514958 },
    { x: 167.87192409160693, y: -13.975602782134338 },
    { x: 166.58985710466766, y: -14.125149684985354 },
    { x: 165.30773101995996, y: -14.274726136720552 },
    { x: 164.0261368151676, y: -14.424228716245294 },
    { x: 162.74427667041755, y: -14.57377561909631 },
    { x: 161.46153005914204, y: -14.723411168599874 },
    { x: 160.17925623001344, y: -14.873002394777163 },
    { x: 158.89733698749504, y: -15.02254929762818 },
    { x: 157.61529954943992, y: -15.172110974921285 },
    { x: 156.33273023146947, y: -15.32173174998276 },
    { x: 155.05087008671947, y: -15.471263878391683 },
    { x: 153.76865535535924, y: -15.620840330126882 },
    { x: 152.48688385726177, y: -15.770372458535805 },
    { x: 151.20395995268115, y: -15.920037556923553 },
    { x: 149.92212935681528, y: -16.06956968533248 },
    { x: 148.6398850765709, y: -16.219146137067675 },
    { x: 147.35790673628412, y: -16.368707814360782 },
    { x: 146.07589884711317, y: -16.518254717211796 },
    { x: 144.7930635891851, y: -16.667905041157454 },
    { x: 143.51135118885597, y: -16.817437169566375 },
    { x: 142.22913645749577, y: -16.967013621301575 },
    { x: 140.94706947055644, y: -17.116575298594682 },
    { x: 139.6648842880804, y: -17.26615175032988 },
    { x: 138.382965045562, y: -17.415698653180897 },
    { x: 137.1010753519278, y: -17.56524555603191 },
    { x: 135.8189788161043, y: -17.71480723332502 },
    { x: 134.53649814478644, y: -17.8644132339444 },
    { x: 133.25416521788947, y: -18.01400446012169 },
    { x: 131.97242326867618, y: -18.163536588530615 },
    { x: 130.69059267281034, y: -18.313068716939537 },
    { x: 129.4083483925659, y: -18.462645168674737 },
    { x: 128.12604501455314, y: -18.61225116929412 },
    { x: 127.06863819405845, y: -19.027693706467375 },
    { x: 126.70669391169882, y: -20.26670796915181 },
    { x: 126.34477917822339, y: -21.50554493853115 },
    { x: 125.98265760255866, y: -22.745091081130877 },
    { x: 125.6207428690832, y: -23.98403147160485 },
    { x: 125.25879858672357, y: -25.22291276431046 },
    { x: 124.89688385324814, y: -26.461779282573982 },
    { x: 124.53485092423594, y: -27.701044710773974 },
    { x: 124.17290664187631, y: -28.940029424574227 },
    { x: 123.81099190840088, y: -30.17885161951147 },
    { x: 123.4491067238096, y: -31.417673814448715 },
    { x: 124.55541694762744, y: -31.419018288679048 },
    { x: 125.83819310778713, y: -31.269855521322413 },
    { x: 127.12008280142135, y: -31.118269745462758 },
    { x: 128.40206114170812, y: -30.96254712581746 },
    { x: 129.68170512014441, y: -30.794162809299674 },
    { x: 129.91162498797362, y: -31.789915882946175 },
    { x: 129.76571259787715, y: -33.07239655426405 },
    { x: 129.55473356480934, y: -34.34577616925351 },
    { x: 129.29544210610203, y: -35.60984788572527 },
    { x: 128.99587551825306, y: -36.8660743734464 },
    { x: 128.66200267586746, y: -38.11254972938709 },
    { x: 128.2973103472788, y: -39.35064797666185 },
    { x: 127.90472387202121, y: -40.58038388971277 },
    { x: 127.48672535636612, y: -41.80155062635057 },
    { x: 127.04502863559611, y: -43.01488690867983 },
    { x: 126.58176122937239, y: -44.219521044617146 },
    { x: 126.09801644640974, y: -45.41622130515128 },
    { x: 125.59500579095968, y: -46.605032013608515 },
    { x: 125.07382257173694, y: -47.7862043355044 },
    { x: 124.53573739076145, y: -48.95935413534455 },
    { x: 123.98154806790612, y: -50.12439276647642 },
    { x: 123.41175693420209, y: -51.282413537614794 },
    { x: 122.82701406510137, y: -52.43383013313822 },
    { x: 122.2283241226662, y: -53.577475372121484 },
    { x: 121.61624853569603, y: -54.71411752555333 },
    { x: 120.99155557517967, y: -55.84320993907638 },
    { x: 120.35448163219056, y: -56.965506109237296 },
    { x: 119.7052040000338, y: -58.08159701371975 },
    { x: 119.04493418296092, y: -59.190359794924774 },
    { x: 118.37331759436168, y: -60.29232633276768 },
    { x: 117.69008829427845, y: -61.3870533939857 },
    { x: 116.9946257561434, y: -62.47461485078931 },
    { x: 116.28675268665143, y: -63.55384352225326 },
    { x: 115.56617359696068, y: -64.62459166395664 },
    { x: 114.83244525380843, y: -65.68629784709996 },
    { x: 114.08500622839517, y: -66.73884387614653 },
    { x: 113.32356103187911, y: -67.78125463791825 },
    { x: 112.5481687620286, y: -68.81264366588965 },
    { x: 111.75773611012885, y: -69.83343941888138 },
    { x: 110.95223352729566, y: -70.8425042648524 },
    { x: 110.13115868249797, y: -71.83942451942414 },
    { x: 109.29522074895614, y: -72.82240508788246 },
    { x: 108.44344461349212, y: -73.79171191018503 },
    { x: 107.57535749395899, y: -74.74701994860582 },
    { x: 106.69095939035677, y: -75.6871472477775 },
    { x: 105.79025030268542, y: -76.61170228498466 },
    { x: 104.87325977982916, y: -77.51988724035435 },
    { x: 103.93978097959868, y: -78.41123671896067 },
    { x: 102.98960705980473, y: -79.28552910417224 },
    { x: 102.02365403585695, y: -80.14160460228491 },
    { x: 101.04189235887117, y: -80.9792120477831 },
    { x: 100.04449932215252, y: -81.79835144066679 },
    { x: 99.03182951231115, y: -82.59848351379968 },
    { x: 98.00417841818891, y: -83.3800515004445 },
    { x: 96.96249160407967, y: -84.1422797423914 },
    { x: 95.9077146342773, y: -84.88554498791378 },
    { x: 94.83981795989759, y: -85.61030524471644 },
    { x: 93.7597766941186, y: -86.31693726107272 },
    { x: 92.66824091239236, y: -87.00615759742409 },
    { x: 91.56654031450712, y: -87.67823958094921 },
    { x: 90.4547339982312, y: -88.33454984754155 },
    { x: 89.33409256558456, y: -88.97587144263201 },
    { x: 88.20603436300792, y: -89.6027140844727 },
    { x: 87.07070713492222, y: -90.21692457832508 },
    { x: 85.92855411459021, y: -90.81846598808393 },
    { x: 84.77532026268952, y: -91.39837761462068 },
    { x: 83.61094648145176, y: -91.95582470195721 },
    { x: 82.43634878628663, y: -92.49184884826094 },
    { x: 81.25294552363492, y: -93.00731435839421 },
    { x: 80.06120947564355, y: -93.50314463498779 },
    { x: 78.86125883784926, y: -93.98033695288281 },
    { x: 77.65465970111377, y: -94.43934931978416 },
    { x: 76.44182574981562, y: -94.88075055171232 },
    { x: 75.2226387884181, y: -95.30542711519283 },
    { x: 73.9977784412574, y: -95.71390350291989 },
    { x: 72.76774703936465, y: -96.10646781651434 },
    { x: 71.53328330484442, y: -96.48346725536528 },
    { x: 70.2942394932758, y: -96.84544847383015 },
    { x: 69.05123613122664, y: -97.19267741186655 },
    { x: 67.80391863208673, y: -97.52548649442159 },
    { x: 66.55293707130812, y: -97.84419337200019 },
    { x: 65.30000528417341, y: -98.14862075129729 },
    { x: 64.04264116441122, y: -98.43946303109117 },
    { x: 62.78143568970523, y: -98.71693444079216 },
    { x: 61.517777657612044, y: -98.98087246153727 },
    { x: 60.25276037684641, y: -99.23120322111602 },
    { x: 58.98348805675842, y: -99.46857679498046 },
    { x: 57.71155633709393, y: -99.69266075818352 },
    { x: 56.43773348884172, y: -99.9034551107252 },
    { x: 55.16284688075893, y: -100.100878593174 },
    { x: 53.8855372641731, y: -100.28513066049813 },
    { x: 52.60583418796845, y: -100.45614482770823 },
    { x: 51.32391494545005, y: -100.61382506093067 },
    { x: 50.04178886074237, y: -100.75769119079747 },
    { x: 48.75729886530004, y: -100.88798699560313 },
    { x: 47.471656463374565, y: -101.00444653539006 },
    { x: 46.184802557197585, y: -101.10689251685311 },
    { x: 44.897594064410406, y: -101.1948447706243 },
    { x: 43.60834669861458, y: -101.26832545836679 },
    { x: 42.32119730359577, y: -101.32454959774631 },
    { x: 41.03218632887341, y: -101.36139705632273 },
    { x: 39.7415206166368, y: -101.38027140609474 },
    { x: 38.4504707689058, y: -101.38259099350311 },
    { x: 37.15945047005899, y: -101.36920534896814 },
    { x: 35.86973032211624, y: -101.34126687897295 },
    { x: 34.57950784314237, y: -101.29949214395899 },
    { x: 33.28987634185217, y: -101.24456815548352 },
    { x: 32.00039258498288, y: -101.17710066567231 },
    { x: 30.712356723438575, y: -101.09769542665109 },
    { x: 29.425591463914138, y: -101.00686954389307 },
    { x: 28.138855753273887, y: -100.90498499122951 },
    { x: 26.853124704695862, y: -100.79241851693372 },
    { x: 25.568324445969612, y: -100.66936957597397 },
    { x: 24.284528849305584, y: -100.53634049938134 },
    { x: 23.00096964371502, y: -100.39323525328226 },
    { x: 21.719212920059636, y: -100.24062265369724 },
    { x: 20.43860860288739, y: -100.07844360285793 },
    { x: 19.15933398550339, y: -99.90697881516404 },
    { x: 17.881359519023448, y: -99.72616919284722 },
    { x: 16.604995466731488, y: -99.5363693225177 },
    { x: 15.32957697873339, y: -99.33718768146001 },
    { x: 14.055828002691642, y: -99.12909705182109 },
    { x: 12.78336440311186, y: -98.91175762143284 },
    { x: 11.512614638814703, y: -98.68537623248454 },
    { x: 10.244110589715465, y: -98.44989378720783 },
    { x: 8.97674417265728, y: -98.20505173286608 },
    { x: 7.711608696354925, y: -97.95088700556457 },
    { x: 6.445586753527075, y: -97.68664610875658 },
    { x: 5.183420940085128, y: -97.41300866677835 },
    { x: 3.9245793761137873, y: -97.12982693520895 },
    { x: 2.6669197675097736, y: -96.83611102642827 },
    { x: 1.4122445962082593, y: -96.53209733150973 },
    { x: 0.16053908776715398, y: -96.21743126384318 },
    { x: -1.0884331488870085, y: -95.89157355629224 },
    { x: -2.3340811360705644, y: -95.55416223502569 },
    { x: -3.5768776559304447, y: -95.20446596515997 },
    { x: -4.815847595288604, y: -94.84211538564283 },
    { x: -6.051448961849883, y: -94.46620925550666 },
    { x: -7.283356717888266, y: -94.07583155934178 },
    { x: -8.508763719406351, y: -93.67031744725405 },
    { x: -9.727847259709238, y: -93.24481351501645 },
    { x: -10.939809518923983, y: -92.80032442469111 },
    { x: -12.144443654861302, y: -92.33880778985527 },
    { x: -13.343995382719113, y: -91.86102449427656 },
    { x: -14.536913386077805, y: -91.36883611765857 },
    { x: -15.724394394746795, y: -90.86308480320052 },
    { x: -16.90671912312582, y: -90.34473827685937 },
    { x: -18.083592082373052, y: -89.81482336236053 },
    { x: -19.255796317919344, y: -89.27384977795612 },
    { x: -20.423169310901688, y: -88.72267444128748 },
    { x: -21.585770159088447, y: -88.16185878115408 },
    { x: -22.743982997974005, y: -87.59181648193449 },
    { x: -23.897335045411438, y: -87.01344878459629 },
    { x: -25.047333294494077, y: -86.42631245587673 },
    { x: -26.192707143202053, y: -85.83153035337477 },
    { x: -27.334180539197845, y: -85.22921328540612 },
    { x: -28.47247743014395, y: -84.6191913458867 },
    { x: -29.60586920631565, y: -84.00258739241548 },
    { x: -30.736143575206025, y: -83.3788104473088 },
    { x: -31.86146850599572, y: -82.74904246593398 },
    { x: -32.98404539055638, y: -82.1121679779131 },
    { x: -34.10439133436121, y: -81.46794320495165 },
    { x: -35.220127652233465, y: -80.81772739572207 },
    { x: -36.33200784071982, y: -80.16097389586699 },
    { x: -37.43871697447412, y: -79.4982071980806 },
    { x: -38.54204276098944, y: -78.82762482042779 },
    { x: -39.64061117715128, y: -78.1489682101719 },
    { x: -40.57541967717, y: -77.82304401763156 },
    { x: -40.82692500489503, y: -79.08886650549117 },
    { x: -41.12129098912775, y: -80.34467192161269 },
    { x: -41.47259767318144, y: -81.58528182404302 },
    { x: -41.80197908517122, y: -82.8326288720671 },
    { x: -42.18013093050532, y: -84.06638343336694 },
    { x: -42.6018526055675, y: -85.28709954952093 },
    { x: -43.06540072619095, y: -86.49217691872101 },
    { x: -43.571115104543786, y: -87.6797687357057 },
    { x: -44.11974923717268, y: -88.84771054470855 },
    { x: -44.71303173380233, y: -89.99363104777392 },
    { x: -45.353045790767666, y: -91.1146787775781 },
    { x: -46.04203712326661, y: -92.20684247309323 },
    { x: -46.78239919091798, y: -93.26582277167066 },
    { x: -47.57492981359474, y: -94.2841807417173 },
    { x: -48.42265775192566, y: -95.25756531003714 },
    { x: -49.32738548784591, y: -96.17895122941565 },
    { x: -50.28868456253483, y: -97.03968067678716 },
    { x: -51.3073380214233, y: -97.83249940108472 },
    { x: -52.37691898220144, y: -98.55414225060603 },
    { x: -53.491266502517085, y: -99.20664071113876 },
    { x: -54.64302291020863, y: -99.78878327843137 },
    { x: -55.827253541617466, y: -100.3016928100828 },
    { x: -57.038669146474824, y: -100.74692800973374 },
    { x: -58.27230551223792, y: -101.12623964877203 },
    { x: -59.52455767503641, y: -101.44202857403754 },
    { x: -60.78988521908596, y: -101.69608249302338 },
    { x: -62.06567306813635, y: -101.89082441423255 },
    { x: -63.34887768711671, y: -102.02790168795828 },
    { x: -64.63709084196611, y: -102.10865878843087 },
    { x: -65.92772700531854, y: -102.13301445621886 },
    { x: -67.21766876989268, y: -102.09892243109253 },
    { x: -68.50400557059646, y: -101.99618834800869 },
    { x: -68.49782985380217, y: -103.08179219123515 },
    { x: -68.4166738433931, y: -104.37002012052666 },
    { x: -68.44755242736451, y: -105.66016872729007 },
    { x: -68.59058380125313, y: -106.94242778197658 },
    { x: -68.84955022223443, y: -108.20615968628023 },
    { x: -69.22830781969428, y: -109.44024667252712 },
    { x: -69.7287920455467, y: -110.63013591525704 },
    { x: -70.34896402678304, y: -111.76078703242075 },
    { x: -71.08393342307097, y: -112.82064641030264 },
    { x: -71.92347632048316, y: -113.80028056762721 },
    { x: -72.84797225992195, y: -114.7021420617817 },
    { x: -73.84074089626596, y: -115.52616440777666 },
    { x: -74.8908343679253, y: -116.27566446786167 },
    { x: -75.98836857314073, y: -116.95414378481246 },
    { x: -77.1253062154144, y: -117.56556190910953 },
    { x: -78.2934622538276, y: -118.11261517643462 },
    { x: -79.48895101011023, y: -118.59904890785793 },
    { x: -80.70676394839323, y: -119.02610415651517 },
    { x: -81.94471445124708, y: -119.39336723802778 },
    { x: -83.20027608907408, y: -119.69175187050942 },
    { x: -83.40216884025558, y: -120.85649501279947 },
    { x: -83.56310683795921, y: -122.1364049311934 },
    { x: -83.79706012847946, y: -123.40636426283866 },
    { x: -84.09005208959766, y: -124.66307091992776 },
    { x: -84.43366128932163, y: -125.90608166919796 },
    { x: -84.82276099624559, y: -127.13668188711125 },
    { x: -85.25256429113188, y: -128.3528105389958 },
    { x: -85.72021970665678, y: -129.55639568954464 },
    { x: -86.22193021120279, y: -130.74495523248632 },
    { x: -86.75692753378115, y: -131.9192574388096 },
    { x: -87.34104987631403, y: -133.07000179721788 },
    { x: -87.97689754060954, y: -134.19411522375606 },
    { x: -88.65931424637772, y: -135.28915993547906 },
    { x: -89.38574401513674, y: -136.35650626189084 },
    { x: -90.15212387531139, y: -137.3946952268349 },
    { x: -90.95608991616703, y: -138.40441014825794 },
    { x: -91.79505661033764, y: -139.38506004847633 },
    { x: -92.66695553593038, y: -140.33637160031134 },
    { x: -93.57113661749325, y: -141.25815642962633 },
    { x: -94.50628492968008, y: -142.14829809759166 },
    { x: -95.47328693901636, y: -143.00295524926352 },
    { x: -96.10263384879157, y: -143.78002441829145 },
    { x: -94.9637312057197, y: -144.38686615915066 },
    { x: -93.82311472736522, y: -144.98988131950813 },
    { x: -92.6797502027817, y: -145.59066553910978 },
    { x: -91.5358390238408, y: -146.18845424057739 },
    { x: -90.39090840839557, y: -146.78372759327888 },
    { x: -89.2441309876889, y: -147.37707657489796 },
    { x: -88.09624548382536, y: -147.96820200298222 },
    { x: -86.94775422783606, y: -148.55678622702678 },
    { x: -85.79729797104858, y: -149.14360121163082 },
    { x: -84.64716675198711, y: -149.72757580974277 },
    { x: -83.49418406560197, y: -150.31028349944538 },
    { x: -82.3398569049865, y: -150.89096339697093 },
    { x: -81.18603207540214, y: -151.46850003194146 },
    { x: -80.03036044055632, y: -152.04418616804006 },
    { x: -78.8736693692062, y: -152.61757118478286 },
    { x: -77.71594408690966, y: -153.1886218396752 },
    { x: -76.55709594701416, y: -153.75730119661185 },
    { x: -75.39787844606639, y: -154.32318449038266 },
    { x: -74.23747898975127, y: -154.8865228865032 },
    { x: -73.07464175049104, y: -155.4479184434887 },
    { x: -71.91122830798923, y: -156.00638866094005 },
    { x: -70.74636697016247, y: -156.5622733510254 },
    { x: -69.58011683477909, y: -157.11542846293432 },
    { x: -68.41269951847046, y: -157.66565084808803 },
    { x: -67.2436126902055, y: -158.2130550084128 },
    { x: -66.07343255322576, y: -158.75726788924575 },
    { x: -64.9017010998264, y: -159.29823778003964 },
    { x: -63.72843310444951, y: -159.83592035746815 },
    { x: -62.55346604823209, y: -160.37024174932085 },
    { x: -61.377302262205255, y: -160.9008362881559 },
    { x: -60.19908482872769, y: -161.42776307174174 },
    { x: -59.01893194333613, y: -161.95082264511007 },
    { x: -57.8374936814826, y: -162.4695976302719 },
    { x: -56.653085756768654, y: -162.98433549913213 },
    { x: -55.467495876687394, y: -163.49425689987058 },
    { x: -54.27952731142938, y: -163.9993729133187 },
    { x: -53.08957897093109, y: -164.49924584662955 },
    { x: -51.89680871199332, y: -164.99390709549263 },
    { x: -50.7023541666571, y: -165.4824314104719 },
    { x: -49.505609582796694, y: -165.9646082557676 },
    { x: -48.30570326832868, y: -166.44025110404826 },
    { x: -47.101748756727574, y: -166.90915680673518 },
    { x: -45.89639067312777, y: -167.36969832839299 },
    { x: -44.686659354668855, y: -167.8219864773374 },
    { x: -43.47425386219137, y: -168.26484483861685 },
    { x: -42.25813998474888, y: -168.69749775402155 },
    { x: -41.03893824890926, y: -169.11848440058967 },
    { x: -39.8147279772006, y: -169.52708821787976 },
    { x: -38.58574556069635, y: -169.9216175322724 },
    { x: -37.351872803859784, y: -170.29966595651186 },
    { x: -36.11278466896489, y: -170.66209964226576 },
    { x: -34.86994382577873, y: -171.01016518308563 },
    { x: -33.623217304322495, y: -171.34518858514912 },
    { x: -32.373033563416826, y: -171.66835180382358 },
    { x: -31.120072227397934, y: -171.98039356121367 },
    { x: -29.864687882876023, y: -172.2822889704973 },
    { x: -28.608195455197244, y: -172.57442032036366 },
    { x: -27.349250470131263, y: -172.85787907272226 },
    { x: -26.087291498878596, y: -173.13318233304634 },
    { x: -24.824977941015735, y: -173.40047415214624 },
    { x: -23.561822239953653, y: -173.66032888645827 },
    { x: -22.295844620452076, y: -173.91356282390802 },
    { x: -21.028699820025263, y: -174.1602424494849 },
    { x: -19.758895620021967, y: -174.4010141450304 },
    { x: -18.48895845003985, y: -174.63559719614477 },
    { x: -17.219213347804917, y: -174.86433695541197 },
    { x: -15.947178207045793, y: -175.08804047673118 },
    { x: -14.673828140940516, y: -175.30652307957624 },
    { x: -13.40083266144544, y: -175.51998975933122 },
    { x: -12.127320076477156, y: -175.72856609875393 },
    { x: -10.852684633909911, y: -175.93278582456486 },
    { x: -9.57697065706998, y: -176.13252150720095 },
    { x: -8.301020289156586, y: -176.328011384541 },
    { x: -7.024538041327893, y: -176.51945675835853 },
    { x: -5.747139778089523, y: -176.70689641156392 },
    { x: -4.469416477125138, y: -176.89043007164136 },
    { x: -3.191087424034998, y: -177.07026458078013 },
    { x: -1.9131277319971471, y: -177.24635376884865 },
    { x: -0.6335133024450391, y: -177.41905960967824 },
    { x: 0.6459829315703361, y: -177.58821958440583 },
    { x: 1.9263360832270233, y: -177.75403499480493 },
    { x: 3.2067631070941682, y: -177.9164430494967 },
    { x: 4.487648138666152, y: -178.07557671845987 },
    { x: 5.769153696805984, y: -178.23152095473654 },
    { x: 7.0517230147764085, y: -178.3843607113687 },
    { x: 8.333730903947353, y: -178.53393900990918 },
    { x: 9.616492289664968, y: -178.680425756442 },
    { x: 10.899371870919316, y: -178.82376000639348 },
    { x: 12.18220712884739, y: -178.96391405768478 },
    { x: 13.466549379868804, y: -179.1010245739052 },
    { x: 14.74997561548054, y: -179.23478129177084 },
    { x: 16.03380076102875, y: -179.36523776863427 },
    { x: 17.31789184653461, y: -179.49223333243773 },
    { x: 18.603268308502436, y: -179.61564240042347 },
    { x: 19.888186762765425, y: -179.73491647142885 },
    { x: 21.173504126964882, y: -179.84896685375222 },
    { x: 22.459190852216633, y: -179.95616466515295 },
    { x: 23.747802917002513, y: -180.03847585225304 },
    { x: 25.036488853998854, y: -180.10149992860522 },
    { x: 26.325824866447224, y: -180.14893050473236 },
    { x: 27.61548591662161, y: -180.1824250883566 },
    { x: 28.905353808985275, y: -180.20309822645328 },
    { x: 30.196255912295356, y: -180.2117819047926 },
    { x: 31.487187564489616, y: -180.20910311376085 },
    { x: 32.77735094569511, y: -180.19559188646812 },
    { x: 34.06730748471133, y: -180.17150954585884 },
    { x: 35.35809139248468, y: -180.13715896799587 },
    { x: 36.647811540427426, y: -180.09294183302367 },
    { x: 37.937649883906914, y: -180.03884613670797 },
    { x: 39.22674950528182, y: -179.97529110384315 },
    { x: 40.51549454004653, y: -179.9022536493634 },
    { x: 41.803766792664305, y: -179.81995631330273 },
    { x: 43.091448067598414, y: -179.72857269535578 },
    { x: 44.37782919162847, y: -179.62806031900143 },
    { x: 45.66447625561617, y: -179.51862233281858 },
    { x: 46.949823168699815, y: -179.40033076221232 },
    { x: 48.234106321952865, y: -179.27320222843 },
    { x: 49.517591655332964, y: -179.13741956519254 },
    { x: 50.799688191156456, y: -178.99299015972102 },
    { x: 52.081784726979954, y: -178.83974779954184 },
    { x: 53.36210832975245, y: -178.67808400737047 },
    { x: 54.64163411265202, y: -178.5078990557228 },
    { x: 55.91977109799496, y: -178.32908767669883 },
    { x: 57.19699206792824, y: -178.14182901040905 },
    { x: 58.47338566910438, y: -177.94612490365867 },
    { x: 59.747888141692805, y: -177.7420178329687 },
    { x: 61.02085407230369, y: -177.5295096451444 },
    { x: 62.292165265400335, y: -177.3087333101646 },
    { x: 63.56229450312964, y: -177.07960941540307 },
    { x: 64.83106449218653, y: -176.84196436116517 },
    { x: 66.09815019484498, y: -176.59605485338233 },
    { x: 67.36328567114732, y: -176.34194922384918 },
    { x: 68.62771197422929, y: -176.07933166886602 },
    { x: 69.88971526880823, y: -175.80846074116943 },
    { x: 71.14991608145199, y: -175.5293659896436 },
    { x: 72.40804847220294, y: -175.24210466525167 },
    { x: 73.66467386986054, y: -174.94637389193073 },
    { x: 74.91988092107735, y: -174.6422309206439 },
    { x: 76.171837595034, y: -174.33018916325386 },
    { x: 77.4225236669708, y: -174.00970750581902 },
    { x: 78.67087537705713, y: -173.6808875226287 },
    { x: 79.91724731190317, y: -173.3438234007513 },
    { x: 81.16066435833089, y: -172.99877553972868 },
    { x: 82.40230847170763, y: -172.64521021284023 },
    { x: 83.64150002769716, y: -172.28344507059094 },
    { x: 84.87853451514133, y: -171.91341916840724 },
    { x: 86.11258456528299, y: -171.53526178265736 },
    { x: 87.34412296026908, y: -171.14879377323095 },
    { x: 88.57306105344705, y: -170.7541795057963 },
    { x: 89.79960568700619, y: -170.3512564614904 },
    { x: 91.02399325201995, y: -169.9397882492398 },
    { x: 92.24459855985828, y: -169.5205154379543 },
    { x: 93.46162845271043, y: -169.09331798529192 },
    { x: 94.67670811920651, y: -168.6574516287323 },
    { x: 95.8890988372419, y: -168.2133503675119 },
    { x: 97.09794368917531, y: -167.76126536714625 },
    { x: 98.30347906608021, y: -167.30092699406717 },
    { x: 99.50605955456682, y: -166.83242204812203 },
    { x: 100.70586244794019, y: -166.35555292114773 },
    { x: 101.90226721963249, y: -165.87047289798105 },
    { x: 103.09477153861262, y: -165.37753287162167 },
    { x: 104.28387773591167, y: -164.87638933629088 },
    { x: 105.46964490929805, y: -164.36700535588355 },
    { x: 106.65245719426609, y: -163.8493273730471 },
    { x: 107.8314872220587, y: -163.32347173651291 },
    { x: 109.00679409044423, y: -162.78957510987036 },
    { x: 110.17793456615992, y: -162.24784064169822 },
    { x: 111.34617925122566, y: -161.69744835046043 },
    { x: 112.50993250589556, y: -161.13940289821923 },
    { x: 113.6702876388844, y: -160.57299880536468 },
    { x: 114.82656502585597, y: -159.99856480323336 },
    { x: 115.97923744895719, y: -159.41600116434117 },
    { x: 117.12800941934623, y: -158.82512690177242 },
    { x: 118.27149213946649, y: -158.22695775842098 },
    { x: 119.41178358009495, y: -157.62025637476165 },
    { x: 120.54651983049698, y: -157.00622317421437 },
    { x: 121.679158110122, y: -156.38318495121226 },
    { x: 122.80550247741603, y: -155.75308823850088 },
    { x: 123.92741451208256, y: -155.11520539480725 },
    { x: 125.0447760185849, y: -154.4694477734788 },
    { x: 126.1579415835332, y: -153.81564916204204 },
    { x: 127.26649752254895, y: -153.15411982378083 },
    { x: 128.3697937601801, y: -152.48499642228455 },
    { x: 129.46889405625723, y: -151.80794283899561 },
    { x: 130.5630005909074, y: -151.12319915859803 },
    { x: 131.65226110855153, y: -150.430809704418 },
    { x: 132.73652786476873, y: -149.73085942949763 },
    { x: 133.81615544616915, y: -149.02299005361618 },
    { x: 134.89055287506915, y: -148.30782579695202 },
    { x: 135.9599565425422, y: -147.58486063486347 },
    { x: 137.02439599747248, y: -146.8544528475713 },
    { x: 138.08336890882885, y: -146.116683694507 },
    { x: 139.1373776076425, y: -145.37131309098658 },
    { x: 140.1862743494924, y: -144.61853679836773 },
    { x: 141.229468156695, y: -143.85849148023985 },
    { x: 142.26746136028135, y: -143.09121037909762 },
    { x: 143.29981072698868, y: -142.316693494941 },
    { x: 144.32719588115327, y: -141.53464903253877 },
    { x: 145.34864170959702, y: -140.7457787778902 },
    { x: 146.36450279893018, y: -139.9497281443851 },
    { x: 147.37519283353126, y: -139.14640479176043 },
    { x: 148.37967760245388, y: -138.33615591940534 },
    { x: 149.3785776322659, y: -137.51680229711133 },
    { x: 150.36949946334846, y: -136.68994325823476 },
    { x: 151.35353640441633, y: -135.854500268503 },
    { x: 152.33057025993278, y: -135.01038468126347 },
    { x: 153.30027599217183, y: -134.15802495533686 },
    { x: 154.26250585671252, y: -133.29742478433363 },
    { x: 155.21693481582886, y: -132.4287097510116 },
    { x: 156.16379926059432, y: -131.55164715790787 },
    { x: 157.1033946798507, y: -130.66602277561202 },
    { x: 158.03445047157817, y: -129.77297423616517 },
    { x: 158.95791220007055, y: -128.87131219697892 },
    { x: 159.87339572983345, y: -127.9615537635265 },
    { x: 160.78081241421438, y: -127.04373587191309 },
    { x: 161.6803395465184, y: -126.11760735662318 },
    { x: 162.57135660017767, y: -125.18371487201415 },
    { x: 163.45371583077124, y: -124.24210274141225 },
    { x: 164.32777182490938, y: -123.29247547597568 },
    { x: 165.19367232701293, y: -122.33463362073618 },
    { x: 166.050619517209, y: -121.36944148055613 },
    { x: 166.89884978657102, y: -120.39653708160425 },
    { x: 167.73812674402558, y: -119.41604600663837 },
    { x: 168.5688049761828, y: -118.42765060515347 },
    { x: 169.39050034754837, y: -117.43188275706488 },
    { x: 170.2030946625855, y: -116.42872768793049 },
    { x: 171.00667656794676, y: -115.41812629998195 },
    { x: 171.8009505747903, y: -114.40028543540853 },
    { x: 172.58633036749475, y: -113.37471753762122 },
    { x: 173.36157489292432, y: -112.34307734413427 },
    { x: 174.1276001664888, y: -111.30421983568557 },
    { x: 174.88416979711465, y: -110.25841095223278 },
    { x: 175.63169746918044, y: -109.20506710331328 },
    { x: 176.36888303178213, y: -108.14592428587284 },
    { x: 177.09658340256104, y: -107.07979315732307 },
    { x: 177.81417805494928, y: -106.00770792861042 },
    { x: 178.52240571105145, y: -104.92854574213585 },
    { x: 179.22100043090992, y: -103.84274244394116 },
    { x: 179.90878025915734, y: -102.75215961372982 },
    { x: 180.5874294821922, y: -101.65406397971493 },
    { x: 181.25561840022615, y: -100.55056828711554 },
    { x: 181.9143812242057, y: -99.44016554283834 },
    { x: 182.5635997585941, y: -98.3229961040832 },
    { x: 183.20250573240259, y: -97.2004118323015 },
    { x: 183.83118779228366, y: -96.07227237029336 },
    { x: 184.44970503600575, y: -94.93845952252205 },
    { x: 185.05752558365353, y: -93.80001488715503 },
    { x: 185.6551813151423, y: -92.65612586987726 },
    { x: 186.24267223047204, y: -91.50684418123608 },
    { x: 186.8199983296428, y: -90.3522289189998 },
    { x: 187.3872187104229, y: -89.19209540264235 },
    { x: 187.94374239512868, y: -88.02757387698367 },
    { x: 188.48977622594944, y: -86.85862740591857 },
    { x: 189.0258520828005, y: -85.68413313184809 },
    { x: 189.5516153790716, y: -84.50488887464516 },
    { x: 190.06671152815258, y: -83.32170722862482 },
    { x: 190.57182015437968, y: -82.13288913294654 },
    { x: 191.06605479122737, y: -80.94100534053426 },
    { x: 191.55018370968438, y: -79.74418688446339 },
    { x: 192.02391142090895, y: -78.54323158460687 },
    { x: 192.48694243605917, y: -77.3386048358906 },
    { x: 192.93960179286114, y: -76.12997421336752 },
    { x: 193.3818894913148, y: -74.91735449147968 },
    { x: 193.8139828247253, y: -73.70059053858519 },
    { x: 194.23534991317726, y: -72.48045062567274 },
    { x: 194.6462566966284, y: -71.2569864632897 },
    { x: 195.04691001726798, y: -70.02959968653134 },
    { x: 195.43710303290672, y: -68.7988591114182 },
    { x: 195.81662890135533, y: -67.56519319677092 },
    { x: 196.1857240136873, y: -66.32845419816859 },
    { x: 196.54441791878676, y: -65.0886716644954 },
    { x: 196.89274016553796, y: -63.84532849027812 },
    { x: 197.23051346063576, y: -62.59925204427391 },
    { x: 197.55773780408018, y: -61.35076736420877 },
    { x: 197.87462003806044, y: -60.09932779572531 },
    { x: 198.1806873804297, y: -58.84592322644368 },
    { x: 198.4765308088716, y: -57.58923873101771 },
    { x: 198.76179573677592, y: -56.330500588141014 },
    { x: 199.0365117130268, y: -55.06916214345619 },
    { x: 199.300619639856, y: -53.80575527687855 },
    { x: 199.5542672616843, y: -52.53982198070325 },
    { x: 199.79730683409088, y: -51.27211575147696 },
    { x: 200.0295610637706, y: -50.00248884477876 },
    { x: 200.2512072440285, y: -48.730956035050745 },
    { x: 200.46227492374888, y: -47.457207059009 },
    { x: 200.6624095163215, y: -46.18221702983156 },
    { x: 200.85172921728307, y: -44.90557226313985 },
    { x: 201.03023402663356, y: -43.62715456339717 },
    { x: 201.19777619995216, y: -42.34773220159225 },
    { x: 201.3542670905862, y: -41.06588683128431 },
    { x: 201.49949985634646, y: -39.78362777659781 },
    { x: 201.63350404611714, y: -38.49989127770215 },
    { x: 201.7561023665931, y: -37.21520921451263 },
    { x: 201.86717662223765, y: -35.928828090482575 },
    { x: 201.96640177532473, y: -34.64194463542141 },
    { x: 202.05363008143343, y: -33.35395309720337 },
    { x: 202.1284774050694, y: -32.065178513554486 },
    { x: 202.19064825739076, y: -30.775547012264283 },
    { x: 202.23966985625063, y: -29.485531375479695 },
    { x: 202.27498077284955, y: -28.195161152084918 },
    { x: 202.29596048061958, y: -26.904746605363858 },
    { x: 202.3014270241935, y: -25.614228637548162 },
    { x: 202.2899620571304, y: -24.32310491760671 },
    { x: 202.25875843543298, y: -23.03282334086448 },
    { x: 202.20181773561202, y: -21.743044095153362 },
    { x: 201.17948544064276, y: -21.599170578065515 },
    { x: 199.89972326666975, y: -21.768530007761346 },
    { x: 198.6203452281911, y: -21.93783033968881 },
    { x: 197.3412331296701, y: -22.107101122732086 },
    { x: 196.06123456462362, y: -22.2764901013121 },
    { x: 194.78203381945008, y: -22.44576088435538 },
    { x: 193.5012669834148, y: -22.615253284030036 },
    { x: 193.61313905893226, y: -23.805364143391326 },
    { x: 193.67811705525108, y: -25.094596734745053 },
    { x: 193.66354945534877, y: -26.385380642518403 },
    { x: 193.59543927730658, y: -27.673726767346636 },
    { x: 193.48717216565944, y: -28.959989695839955 },
    { x: 193.3469922590945, y: -30.24257378825247 },
    { x: 193.1803661011856, y: -31.52276442104615 },
    { x: 192.99119414464496, y: -32.79971945102177 },
    { x: 192.78269721784852, y: -34.07352752483189 },
    { x: 192.55709148711003, y: -35.34455800352879 },
    { x: 192.31641582543813, y: -36.61260404492318 },
    { x: 192.06188173708432, y: -37.878537341098486 },
    { x: 191.79526215509958, y: -39.14102819226645 },
    { x: 191.51833001253493, y: -40.40115513269976 },
    { x: 191.2501147908043, y: -41.663542562773074 },
    { x: 190.99575799575558, y: -42.929017851243536 },
    { x: 190.75135917467662, y: -44.196990020427485 },
    { x: 190.5131065215077, y: -45.46542019731626 },
    { x: 190.27683364357912, y: -46.73430838190988 },
    { x: 190.03872873483112, y: -48.002827205451204 },
    { x: 189.79518683139347, y: -49.27094711905605 },
    { x: 189.5432234959636, y: -50.53701338521019 },
    { x: 189.2800315845441, y: -51.800627093977106 },
    { x: 189.00333583305292, y: -53.06150753095709 },
    { x: 188.71136330843902, y: -54.319004620698095 },
    { x: 188.40302070198769, y: -55.57202505448535 },
    { x: 188.07715560721567, y: -56.820687027855584 },
    { x: 187.73314749755522, y: -58.06479847306162 },
    { x: 187.3708781774696, y: -59.30394570572488 },
    { x: 186.99028854919038, y: -60.53770026702471 },
    { x: 186.59182184598035, y: -61.765367758182805 },
    { x: 186.1756849100288, y: -62.98705160029381 },
    { x: 185.74243917013519, y: -64.20261882337891 },
    { x: 185.29223237072043, y: -65.41316273615286 },
    { x: 184.8261873693835, y: -66.61662969116495 },
    { x: 184.3448064971555, y: -67.8141720948983 },
    { x: 183.84879892725684, y: -69.00536148853227 },
    { x: 183.33846014852932, y: -70.1913650529921 },
    { x: 182.8146175297301, y: -71.37131109619439 },
    { x: 182.27818708626887, y: -72.54510358426552 },
    { x: 181.7293461114507, y: -73.71380627703611 },
    { x: 181.16906971845364, y: -74.87656964408588 },
    { x: 180.59765339611954, y: -76.03419889250881 },
    { x: 180.01586541543713, y: -77.18623601460008 },
    { x: 179.42406036301665, y: -78.33333847303278 },
    { x: 178.8227405698892, y: -79.47538807227015 },
    { x: 178.21220152489656, y: -80.61273201170134 },
    { x: 177.59318195014336, y: -81.74538506576847 },
    { x: 176.96603643223978, y: -82.8730221967455 },
    { x: 176.33094226449091, y: -83.99658158170524 },
    { x: 175.68819493573866, y: -85.11613709285818 },
    { x: 175.03811948370895, y: -86.23162963243593 },
    { x: 174.38118869054875, y: -87.34317000875417 },
    { x: 173.71790488728917, y: -88.45055876684468 },
    { x: 173.04841581835112, y: -89.55395103834942 },
    { x: 172.37281013038717, y: -90.65390825206786 },
    { x: 171.6915606055442, y: -91.75015708082132 },
    { x: 171.00472634159067, y: -92.84300778789371 },
    { x: 170.3126028273683, y: -93.9325490199376 },
    { x: 169.6154560028348, y: -95.01876600251087 },
    { x: 168.91313812356927, y: -96.1019763861185 },
    { x: 168.20671294940226, y: -97.18143406143487 },
    { x: 167.4956486004185, y: -98.25815107774325 },
    { x: 166.7800928210389, y: -99.33193536729645 },
    { x: 166.05966147576908, y: -100.4041461787669 },
    { x: 165.33565471551304, y: -101.47264121805131 },
    { x: 164.60674284048267, y: -102.540212854705 },
    { x: 163.8753193102967, y: -103.60307144433149 },
    { x: 163.13845878542102, y: -104.66257623560317 },
    { x: 162.39190622653328, y: -105.71557288513351 },
    { x: 161.63560253586508, y: -106.76177329130172 },
    { x: 160.87007959333172, y: -107.80046828088742 },
    { x: 160.09394860137664, y: -108.8333716891732 },
    { x: 159.3087461019773, y: -109.85828951150849 },
    { x: 158.51429480182864, y: -110.87548030062987 },
    { x: 157.71029921208878, y: -111.88512873706351 },
    { x: 156.89690707717872, y: -112.88712401249371 },
    { x: 156.0737638104882, y: -113.88187242407798 },
    { x: 155.24163768300602, y: -114.86833237364888 },
    { x: 154.40029230365866, y: -115.84680673726926 },
    { x: 153.5494912813727, y: -116.81755406767576 },
    { x: 152.68929371391647, y: -117.78036013545803 },
    { x: 151.820024639016, y: -118.7349072901111 },
    { x: 150.9418908988606, y: -119.68092959167734 },
    { x: 150.0548038467977, y: -120.61853046125135 },
    { x: 149.1584088962171, y: -121.54796845156977 },
    { x: 148.2534447692234, y: -122.46852700219117 },
    { x: 147.33946823255383, y: -123.38061241027303 },
    { x: 146.4173362038497, y: -124.28348595371078 },
    { x: 145.4863099610064, y: -125.17780509517752 },
    { x: 144.5467440906342, y: -126.06320786084197 },
    { x: 143.59911137488, y: -126.93934705131501 },
    { x: 142.64308677601778, y: -127.80645905767008 },
    { x: 141.67890668512098, y: -128.66442568437046 },
    { x: 140.70621651557946, y: -129.51350548415277 },
    { x: 139.72551859842426, y: -130.3533143215226 },
    { x: 138.7372561669182, y: -131.1835197715329 },
    { x: 137.74101553668268, y: -132.00450596967804 },
    { x: 136.73691490325442, y: -132.8160734609898 },
    { x: 135.72589983092732, y: -133.6176423486161 },
    { x: 134.70687701098657, y: -134.41010279269292 },
    { x: 133.68067381218933, y: -135.19288597719978 },
    { x: 132.6473788811881, y: -135.9659291107577 },
    { x: 131.60625349587835, y: -136.7298601071557 },
    { x: 130.5583023183223, y: -137.48398087400486 },
    { x: 129.5035548974041, y: -138.22834312185253 },
    { x: 128.44224762419722, y: -138.96282865516199 },
    { x: 127.37367132548131, y: -139.68786223914336 },
    { x: 126.29900795662365, y: -140.4028455088919 },
    { x: 125.21796202878244, y: -141.10803332353373 },
    { x: 124.13065173749439, y: -141.80345523195302 },
    { x: 123.03672249614931, y: -142.48937717410743 },
    { x: 121.93711986904106, y: -143.1652561892501 },
    { x: 120.83169611174874, y: -143.8311550687599 },
    { x: 119.72021483319887, y: -144.48746164174173 },
    { x: 118.60311926665418, y: -145.13395059795369 },
    { x: 117.48008437438867, y: -145.77091373262712 },
    { x: 116.35196707404367, y: -146.39782285945722 },
    { x: 115.21841277900896, y: -147.0149993225595 },
    { x: 114.07971697812638, y: -147.6224689772076 },
    { x: 112.93522959594391, y: -148.22064920139061 },
    { x: 111.78645762555486, y: -148.8086276733094 },
    { x: 110.63221911159195, y: -149.38727608504732 },
    { x: 109.47387330272757, y: -149.95605886307862 },
    { x: 108.31014959694186, y: -150.51551527453958 },
    { x: 107.14255498732813, y: -151.06506172896763 },
    { x: 105.97026210512928, y: -151.60532983376217 },
    { x: 104.7943642590601, y: -152.13566581986063 },
    { x: 103.61341355379558, y: -152.6569561537885 },
    { x: 102.42865104247146, y: -153.16880931283038 },
    { x: 101.2393380029831, y: -153.67139150945982 },
    { x: 100.04671548846623, y: -154.16453283759273 },
    { x: 98.85016297235302, y: -154.64835887998686 },
    { x: 97.64932586803324, y: -155.12329070824188 },
    { x: 96.44642034182063, y: -155.5884123069481 },
    { x: 95.23893473855964, y: -156.04486500175707 },
    { x: 94.0284056002278, y: -156.492113219143 },
    { x: 92.8138873625312, y: -156.9306186604212 },
    { x: 91.59735980071017, y: -157.35972386291863 },
    { x: 90.37743411720804, y: -157.78009737014 },
    { x: 89.15411031202487, y: -158.19170593959043 },
    { x: 87.92786116730757, y: -158.59465299236476 },
    { x: 86.69862758528775, y: -158.9887649287683 },
    { x: 85.46720738583839, y: -159.37417102516935 },
    { x: 84.23283229797073, y: -159.75103010682045 },
    { x: 82.99630014155768, y: -160.1192202845743 },
    { x: 81.75619257015846, y: -160.47934731055668 },
    { x: 80.51434161459245, y: -160.83076480292604 },
    { x: 79.269358477303, y: -161.1740969818608 },
    { x: 78.02248421142585, y: -161.509118537119 },
    { x: 76.77321648592986, y: -161.8358996473007 },
    { x: 75.52229402291961, y: -162.15439968269 },
    { x: 74.26933268690073, y: -162.4648882768552 },
    { x: 73.01439157564155, y: -162.76739867229088 },
    { x: 71.75791392240487, y: -163.06178681818676 },
    { x: 70.49892461401261, y: -163.34845162447922 },
    { x: 69.23819192145355, y: -163.62733768701048 },
    { x: 67.97639546906389, y: -163.89836374634905 },
    { x: 66.71258969254978, y: -164.1618105168946 },
    { x: 65.44677459191121, y: -164.41768907947875 },
    { x: 64.18013212251552, y: -164.66584430245953 },
    { x: 62.911716720068824, y: -164.90660122356294 },
    { x: 61.64250349774919, y: -165.13985088127853 },
    { x: 60.37122185353674, y: -165.36589799847454 },
    { x: 59.09896509614624, y: -165.58460960517206 },
    { x: 57.825703676693514, y: -165.7960798884394 },
    { x: 56.55123075298928, y: -166.00041226937128 },
    { x: 55.275634971686074, y: -166.19766030532023 },
    { x: 53.998532197289535, y: -166.38796250668088 },
    { x: 52.72083844520934, y: -166.57124130763225 },
    { x: 51.44234687325619, y: -166.74761121010053 },
    { x: 50.16273244370409, y: -166.91719040962246 },
    { x: 48.88137462998517, y: -167.0801155697874 },
    { x: 47.60054869618155, y: -167.23617615479557 },
    { x: 46.31851125812642, y: -167.38566580668348 },
    { x: 45.0357646468509, y: -167.52859006586692 },
    { x: 43.75222021570243, y: -167.66503019177745 },
    { x: 42.467523378070815, y: -167.79508591189915 },
    { x: 41.182590149365744, y: -167.91873321776362 },
    { x: 39.896859100787715, y: -168.03603120713925 },
    { x: 38.61106895444132, y: -168.14699650127332 },
    { x: 37.324392341569435, y: -168.25068907628784 },
    { x: 36.037006555477156, y: -168.3411677596567 },
    { x: 34.74885249839611, y: -168.4180650371329 },
    { x: 33.45966423036866, y: -168.48164684867402 },
    { x: 32.16864393152185, y: -168.53216990021147 },
    { x: 30.878657843621447, y: -168.5697727021398 },
    { x: 29.588464913531766, y: -168.59475443691142 },
    { x: 28.297917396831885, y: -168.60735703601551 },
    { x: 27.006838000216707, y: -168.6078095033046 },
    { x: 25.71603931800127, y: -168.59632052777312 },
    { x: 24.425565673511848, y: -168.5730360070368 },
    { x: 23.135210224559156, y: -168.53827728521108 },
    { x: 21.845150264448296, y: -168.49227521295367 },
    { x: 20.55504598101117, y: -168.43524032606436 },
    { x: 19.26703966835104, y: -168.36726865841675 },
    { x: 17.978486701333523, y: -168.28864277121588 },
    { x: 16.690613358652218, y: -168.19963045122458 },
    { x: 15.403301444770396, y: -168.10016890706407 },
    { x: 14.11782156170793, y: -167.99086204405472 },
    { x: 12.832770137466117, y: -167.87149378598104 },
    { x: 11.548531307539344, y: -167.7425221405478 },
    { x: 10.26513462081179, y: -167.60387508234987 },
    { x: 8.982668723936007, y: -167.456003231871 },
    { x: 7.701975760111213, y: -167.2988327169007 },
    { x: 6.421002081886678, y: -167.13255929879676 },
    { x: 5.142569607701898, y: -166.957605895964 },
    { x: 3.8650826978109776, y: -166.77380629592892 },
    { x: 2.5886299988664683, y: -166.58149107683326 },
    { x: 1.3135956463627516, y: -166.38083753198222 },
    { x: 0.04018648248910904, y: -166.17184012095993 },
    { x: -1.2317156882911922, y: -165.95477586455561 },
    { x: -2.50302688138783, y: -165.72962075430095 },
    { x: -3.7735254801694302, y: -165.49652253461676 },
    { x: -5.042635281394421, y: -165.25569912852393 },
    { x: -6.309632337400317, y: -165.00738692709592 },
    { x: -7.575742926880717, y: -164.75142525827502 },
    { x: -8.839223665668815, y: -164.48836262322385 },
    { x: -10.100990569174291, y: -164.2181269965372 },
    { x: -11.361811908385901, y: -163.94065928044674 },
    { x: -12.621672908861562, y: -163.65605920243655 },
    { x: -13.879406389676033, y: -163.36469612355893 },
    { x: -15.13523396746069, y: -163.06662914158227 },
    { x: -16.389628424362467, y: -162.76185825650654 },
    { x: -17.64117141394056, y: -162.45083039520503 },
    { x: -18.892359816908463, y: -162.1329767416572 },
    { x: -20.141154760257525, y: -161.80891043520987 },
    { x: -21.388413161629064, y: -161.47853544198944 },
    { x: -22.634120246580988, y: -161.14195518309052 },
    { x: -23.876709924251585, y: -160.79969784481796 },
    { x: -25.120348587310687, y: -160.4506885865095 },
    { x: -26.36233251285553, y: -160.09571784081712 },
    { x: -27.60195252766572, y: -159.73497767548795 },
    { x: -28.840597429297862, y: -159.36828340999588 },
    { x: -30.07618402141705, y: -158.99632944311918 },
    { x: -31.310839823684468, y: -158.61853218439526 },
    { x: -32.54361927180626, y: -158.23509847601346 },
    { x: -33.775069020139796, y: -157.84611696462622 },
    { x: -35.00388891778104, y: -157.45207520682263 },
    { x: -36.231467762286584, y: -157.0523674504769 },
    { x: -37.456992959341406, y: -156.6475329627254 },
    { x: -38.681350975470984, y: -156.23736859498936 },
    { x: -39.90399515631795, y: -155.8218300239425 },
    { x: -41.12310824550502, y: -155.40189974998393 },
    { x: -42.34239862799719, y: -154.9762332988833 },
    { x: -43.55953194194399, y: -154.54562479690304 },
    { x: -44.774316119598225, y: -154.11040297537969 },
    { x: -45.98856841733716, y: -153.66963704446144 },
    { x: -47.19971808223686, y: -153.22461976783137 },
    { x: -48.40860725749656, y: -152.7748968313951 },
    { x: -49.61696455284096, y: -152.31995851690053 },
    { x: -50.82337162182927, y: -151.86034409148394 },
    { x: -52.02697154682018, y: -151.39638228648192 },
    { x: -53.228045042213424, y: -150.9281100379997 },
    { x: -54.42839458994418, y: -150.45470367089064 },
    { x: -55.62781334782317, y: -149.97643651233344 },
    { x: -56.824543157241486, y: -149.4938404422434 },
    { x: -58.020120560176665, y: -149.00652763151564 },
    { x: -59.213644315661114, y: -148.51466798623417 },
    { x: -60.40576449914686, y: -148.01820979585173 },
    { x: -61.59481159867756, y: -147.5176886338941 },
    { x: -62.782632419514655, y: -147.012502441846 },
    { x: -63.968532562879844, y: -146.50279896412846 },
    { x: -65.15301435980425, y: -145.98847847325726 },
    { x: -66.33501405045725, y: -145.4699177175058 },
    { x: -67.51581701130084, y: -144.94659959140085 },
    { x: -68.69295591050573, y: -144.41956938672035 },
    { x: -69.86935608760602, y: -143.88753064617086 },
    { x: -71.04305254180356, y: -143.35129965767786 },
    { x: -72.2139418520037, y: -142.81093921262024 },
    { x: -73.38354578574187, y: -142.2656477975146 },
    { x: -74.55187911746017, y: -141.71543649319244 },
    { x: -75.71793718509637, y: -141.1605527715588 },
    { x: -76.8807744243566, y: -140.6016097719605 },
    { x: -78.04058290298804, y: -140.03804237198756 },
    { x: -79.19929807290471, y: -139.46911184953535 },
    { x: -80.35471854223498, y: -138.8956234116979 },
    { x: -81.5084104018405, y: -138.31641357116047 },
    { x: -82.659191696354, y: -137.73197727173314 },
    { x: -83.80666351583899, y: -137.142081815953 },
    { x: -84.95131341688447, y: -136.54589983506287 },
    { x: -86.09275726399609, y: -135.9427590919476 },
    { x: -87.22968013182766, y: -135.3319504133868 },
    { x: -88.30571752379983, y: -134.69762451662672 },
    { x: -87.62383269794694, y: -133.6021550396936 },
    { x: -87.00831466596945, y: -132.4673744659653 },
    { x: -86.44180345840977, y: -131.30846722830142 },
    { x: -85.91686753089577, y: -130.129466749393 },
    { x: -85.43340346233286, y: -128.93353475984762 },
    { x: -85.02079761804119, y: -127.71003366135935 },
    { x: -84.66724521878957, y: -126.4681605441302 },
    { x: -84.35687851377166, y: -125.21519182089027 },
    { x: -84.08046347668022, y: -123.95473984273094 },
    { x: -83.8319130373735, y: -122.68825250497721 },
    { x: -83.60830185631737, y: -121.41660149971247 },
    { x: -83.40917192580699, y: -120.14158192165084 },
    { x: -82.59668103186452, y: -120.14599209261517 },
    { x: -81.4659634297114, y: -120.76836546572315 },
    { x: -80.32945424625836, y: -121.38084734985082 },
    { x: -79.18876389569341, y: -121.98483392977583 },
    { x: -78.04437993460559, y: -122.58131509311832 },
    { x: -76.89624326522649, y: -123.1711329830775 },
    { x: -75.74454595530331, y: -123.75470867125298 },
    { x: -74.59054383241384, y: -124.3318205410134 },
    { x: -73.43332088114842, y: -124.90324425056856 },
    { x: -72.27299529704378, y: -125.46906844657101 },
    { x: -71.10990689226799, y: -126.02933006512598 },
    { x: -69.94449890008383, y: -126.58407342955972 },
    { x: -68.77579620731323, y: -127.13392645366116 },
    { x: -67.60554219812303, y: -127.67797312202063 },
    { x: -66.43296860152445, y: -128.21681179954277 },
    { x: -65.25715940210782, y: -128.75101868946925 },
    { x: -64.07935565300882, y: -129.27984768247435 },
    { x: -62.899380060922354, y: -129.8036459779473 },
    { x: -61.71748379136398, y: -130.32235447811968 },
    { x: -60.53282470113449, y: -130.83613570185452 },
    { x: -59.34658474560119, y: -131.34482713028882 },
    { x: -58.157670616049316, y: -131.84868731615916 },
    { x: -56.96727904228829, y: -132.34732473675012 },
    { x: -55.77480427219234, y: -132.84109397867192 },
    { x: -54.57924164369926, y: -133.3301501735665 },
    { x: -53.383309654153884, y: -133.81372505044507 },
    { x: -52.18517627273686, y: -134.29229508506515 },
    { x: -50.98498924386911, y: -134.7659563113003 },
    { x: -49.782231462077426, y: -135.2349007968977 },
    { x: -48.57715409287736, y: -135.69886998912077 },
    { x: -47.371278903804345, y: -136.15752407580138 },
    { x: -46.16264089406021, y: -136.61130998381282 },
    { x: -44.95135825918168, y: -137.06037915118654 },
    { x: -43.73954374438785, y: -137.50388943472328 },
    { x: -42.525276672206815, y: -137.942398569612 },
    { x: -41.30869001261741, y: -138.3760616874947 },
    { x: -40.091187337618315, y: -138.8041252918247 },
    { x: -38.87101048860065, y: -139.22730963665396 },
    { x: -37.6497698797524, y: -139.6451234717829 },
    { x: -36.42641652568504, y: -140.05759634609575 },
    { x: -35.20207328399755, y: -140.46462114488733 },
    { x: -33.974922898312656, y: -140.8667075864098 },
    { x: -32.74727018159665, y: -141.2628916383167 },
    { x: -31.517386524124813, y: -141.65392679715464 },
    { x: -30.285774256928264, y: -142.03955451018706 },
    { x: -29.05179807899706, y: -142.41977847102453 },
    { x: -27.81731957003474, y: -142.79419607611996 },
    { x: -26.580713541411235, y: -143.1632579459572 },
    { x: -25.34143333876915, y: -143.52684219138902 },
    { x: -24.10215313612707, y: -143.8843393666791 },
    { x: -22.859519135130196, y: -144.23668026167917 },
    { x: -21.61650099863894, y: -144.5829119248744 },
    { x: -20.371458763581142, y: -144.92335570038026 },
    { x: -19.124687918798625, y: -145.25803374985986 },
    { x: -17.87587820100747, y: -145.58696454136586 },
    { x: -16.626418407764287, y: -145.90972330968808 },
    { x: -15.374875418186187, y: -146.22647996091058 },
    { x: -14.122711902040244, y: -146.53697224868628 },
    { x: -12.868154926275462, y: -146.8415769212885 },
    { x: -11.611647724154592, y: -147.1401240726331 },
    { x: -10.353884694455937, y: -147.43238839247832 },
    { x: -9.095338619326427, y: -147.7181852002979 },
    { x: -7.835241227777302, y: -147.99756251302873 },
    { x: -6.573031091009081, y: -148.2706717687022 },
    { x: -5.310200427673012, y: -148.53713621904495 },
    { x: -4.045611605728045, y: -148.79712207653057 },
    { x: -2.7794419184792787, y: -149.05053700089596 },
    { x: -1.5120607269790025, y: -149.2972258604991 },
    { x: -0.243541903437674, y: -149.5371221703507 },
    { x: 1.0262327476814388, y: -149.77018160712439 },
    { x: 2.2969677375365047, y: -149.99627489445191 },
    { x: 3.5690176527377218, y: -150.2154131131648 },
    { x: 4.8421904255379, y: -150.42748914855792 },
    { x: 6.117520266883448, y: -150.63259534089434 },
    { x: 7.393145597070827, y: -150.83036602273228 },
    { x: 8.669509649362787, y: -151.0208048876823 },
    { x: 9.948148965736852, y: -151.20406337377577 },
    { x: 11.2262859510798, y: -151.3796797796974 },
    { x: 12.506225418357923, y: -151.5479052709627 },
    { x: 13.786888833298534, y: -151.7085182309403 },
    { x: 15.068985369122029, y: -151.8615334340723 },
    { x: 16.351480814881995, y: -152.00669971484317 },
    { x: 17.634759306072816, y: -152.14397644353713 },
    { x: 18.918717421599847, y: -152.27333776488052 },
    { x: 20.203872266936305, y: -152.3947578235997 },
    { x: 21.49012042098753, y: -152.50815536026312 },
    { x: 22.776678838322685, y: -152.61332722629206 },
    { x: 24.063133834563196, y: -152.71008504754985 },
    { x: 25.351110598339137, y: -152.79860242373104 },
    { x: 26.63939762539901, y: -152.87871314236216 },
    { x: 27.927669878016783, y: -152.95021405486438 },
    { x: 29.21747867261208, y: -153.01309777401667 },
    { x: 30.506932880597187, y: -153.06731258927172 },
    { x: 31.796978066265954, y: -153.11269598176656 },
    { x: 33.087023251934724, y: -153.1491112879118 },
    { x: 34.37748212198205, y: -153.1766508479705 },
    { x: 35.66702497661971, y: -153.1949600753325 },
    { x: 36.95733610224612, y: -153.2041719399766 },
    { x: 38.24835640109293, y: -153.20411653581877 },
    { x: 39.53860842895097, y: -153.19464242482755 },
    { x: 40.830042412176354, y: -153.1757606878345 },
    { x: 42.12005804896094, y: -153.14723493376616 },
    { x: 43.41119654334448, y: -153.10910948594884 },
    { x: 44.70109398459233, y: -153.0611627277511 },
    { x: 45.99048909480907, y: -153.00343159527824 },
    { x: 47.279470520647244, y: -152.93573879522512 },
    { x: 48.5683042020645, y: -152.85795135761293 },
    { x: 49.85628096584044, y: -152.7701505418732 },
    { x: 51.142514345449584, y: -152.67202977833244 },
    { x: 52.42883637171127, y: -152.56362600309598 },
    { x: 53.71371050264798, y: -152.4448838120059 },
    { x: 54.99864373135306, y: -152.31543015039944 },
    { x: 56.28215861361735, y: -152.17548663490797 },
    { x: 57.564225600556654, y: -152.02493876360523 },
    { x: 58.84472649663426, y: -151.86350212848103 },
    { x: 60.12472506168075, y: -151.69113979343007 },
    { x: 61.40227106934003, y: -151.50800319648386 },
    { x: 62.678132790600884, y: -151.31388918906356 },
    { x: 63.95183744331635, y: -151.10862417147464 },
    { x: 65.22462608062216, y: -150.89203085041206 },
    { x: 66.49519855161421, y: -150.664238502244 },
    { x: 67.76311162302979, y: -150.42523604613896 },
    { x: 69.03134973217136, y: -150.17431800248707 },
    { x: 70.2953032531064, y: -149.91229696560333 },
    { x: 71.55763158541134, y: -149.63852286003578 },
    { x: 72.81632540496177, y: -149.35330225545772 },
    { x: 74.07298035150356, y: -149.0562436291538 },
    { x: 75.3263849207852, y: -148.74754274248173 },
    { x: 76.5770414438378, y: -148.4269779788101 },
    { x: 77.82397480748332, y: -148.09471555061248 },
    { x: 79.06765779386869, y: -147.7505744709732 },
    { x: 80.3077949141521, y: -147.39452888461864 },
    { x: 81.54595225919523, y: -147.02604691163347 },
    { x: 82.77932268500068, y: -146.6458488060697 },
    { x: 84.0092063424725, y: -146.2534987218856 },
    { x: 85.23592826933674, y: -145.8487787360603 },
    { x: 86.4582178635735, y: -145.43206190325662 },
    { x: 87.67459768097363, y: -145.0037840695163 },
    { x: 88.8877566699978, y: -144.56291841111397 },
    { x: 90.09713340184652, y: -144.10955726831267 },
    { x: 91.3002457702484, y: -143.64464989901677 },
    { x: 92.49993046808504, y: -143.1670291223011 },
    { x: 93.69317350916974, y: -142.6778399574277 },
    { x: 94.88198421762698, y: -142.1762439548079 },
    { x: 96.06662853341439, y: -141.66202319142081 },
    { x: 97.24491983910241, y: -141.1361121507288 },
    { x: 98.41883790993133, y: -140.59911658485754 },
    { x: 99.58779176821746, y: -140.05306059237364 },
    { x: 100.75169276730827, y: -139.498091917698 },
    { x: 101.9120774491813, y: -138.93303968629482 },
    { x: 103.06779340735339, y: -138.35870910525816 },
    { x: 104.21966801058166, y: -137.77442424386228 },
    { x: 105.36575103251003, y: -137.18104571335903 },
    { x: 106.50648570640124, y: -136.57848117348533 },
    { x: 107.64293579208591, y: -135.96585523854728 },
    { x: 108.77338745428138, y: -135.34408761756504 },
    { x: 109.89846121955551, y: -134.71289390252838 },
    { x: 111.01895490778125, y: -134.07156861382742 },
    { x: 112.13371611247547, y: -133.42069534192476 },
    { x: 113.24271528475396, y: -132.76035903986246 },
    { x: 114.34610016903765, y: -132.09034547823015 },
    { x: 115.44316159210615, y: -131.41082456311193 },
    { x: 116.53446098275892, y: -130.7215599034343 },
    { x: 117.61970285215415, y: -130.02272879250236 },
    { x: 118.69853261368164, y: -129.3143903280845 },
    { x: 119.77077297403626, y: -128.59652973573859 },
    { x: 120.83742859528027, y: -127.86843784224428 },
    { x: 121.89849947741367, y: -127.13008509871736 },
    { x: 122.95026246102935, y: -126.38404225808176 },
    { x: 123.99596792338751, y: -125.62793063516077 },
    { x: 125.03511353345698, y: -124.8619866210278 },
    { x: 126.06693102024904, y: -124.08666822338775 },
    { x: 127.0920704592157, y: -123.30158391952514 },
    { x: 128.10905440614783, y: -122.50775314594432 },
    { x: 129.11868068091832, y: -121.70455537607745 },
    { x: 130.12118567460067, y: -120.8917172827458 },
    { x: 131.11651028942651, y: -120.0692240915073 },
    { x: 132.10382715663872, y: -119.23767416726668 },
    { x: 133.08372725392096, y: -118.39648391956128 },
    { x: 134.05523546809516, y: -117.54657675102186 },
    { x: 135.01938601010775, y: -116.68694799958615 },
    { x: 135.9743763980236, y: -115.81921546666324 },
    { x: 136.9215067827467, y: -114.94213809911739 },
    { x: 137.8598315999832, y: -114.05666884846352 },
    { x: 138.7902668651428, y: -113.1618030526394 },
    { x: 139.71180791616328, y: -112.25850105038099 },
    { x: 140.624838888539, y: -111.34645257840437 },
    { x: 141.52927113561742, y: -110.42562808782533 },
    { x: 142.42528195070363, y: -109.49580596201253 },
    { x: 143.3129599804502, y: -108.55692710319758 },
    { x: 144.1903845473852, y: -107.61104515883122 },
    { x: 145.05900354683362, y: -106.65657926360964 },
    { x: 145.91863968549035, y: -105.69380274471156 },
    { x: 146.76920431670285, y: -104.722722989358 },
    { x: 147.61049059828184, y: -103.74365026083291 },
    { x: 148.4423803346906, y: -102.75671752911508 },
    { x: 149.2644893904347, y: -101.76236064024623 },
    { x: 150.07805881864988, y: -100.75916863500662 },
    { x: 150.88161117512695, y: -99.74893660811037 },
    { x: 151.6755305953603, y: -98.73116961574742 },
    { x: 152.4594329438556, y: -97.70636998894885 },
    { x: 153.23405694271736, y: -96.67364387396816 },
    { x: 153.99875251649357, y: -95.63390728621502 },
    { x: 154.75363786072097, y: -94.58704941737372 },
    { x: 155.49891981758884, y: -93.53284126359188 },
    { x: 156.23421425160282, y: -92.47185164088998 },
    { x: 156.95999394490977, y: -91.40341569937392 },
    { x: 157.67528378433175, y: -90.32903304491602 },
    { x: 158.38052700313142, y: -89.24809053816944 },
    { x: 159.07584179684554, y: -88.16048475803957 },
    { x: 159.76099177440068, y: -87.06654074225239 },
    { x: 160.43606558244934, y: -85.96619200581851 },
    { x: 161.10073818326552, y: -84.86014772195834 },
    { x: 161.75568920118548, y: -83.74735890528335 },
    { x: 162.40015036522038, y: -82.62911093225553 },
    { x: 163.03486039747483, y: -81.50425139639172 },
    { x: 163.65913967361263, y: -80.37405089971182 },
    { x: 164.27266315590776, y: -79.23898961158376 },
    { x: 164.8757854309704, y: -78.09863168596587 },
    { x: 165.46945206309445, y: -76.951337159786 },
    { x: 166.05233335249164, y: -75.79966201152597 },
    { x: 166.62493163019306, y: -74.64280842131284 },
    { x: 167.1871582495462, y: -73.48096106967274 },
    { x: 167.7396337371189, y: -72.31273115904908 },
    { x: 168.28164891969075, y: -71.13975126529299 },
    { x: 168.8124650751572, y: -69.96380909589752 },
    { x: 169.3332937077697, y: -68.78240038292817 },
    { x: 169.8433369976554, y: -67.59744580385686 },
    { x: 170.34327456915042, y: -66.40714287674837 },
    { x: 170.8326631889921, y: -65.21268833141215 },
    { x: 171.31162105271702, y: -64.01406739340611 },
    { x: 171.77967537817844, y: -62.81262453696057 },
    { x: 172.23797857185937, y: -61.605301452562585 },
    { x: 172.68537822727671, y: -60.394757539788635 },
    { x: 173.12216983327232, y: -59.180874603101984 },
    { x: 173.54882617199308, y: -57.96218997273557 },
    { x: 173.96475626575537, y: -56.740476581740374 },
    { x: 174.37037379893772, y: -55.514094467044245 },
    { x: 174.76499914720392, y: -54.285392764939736 },
    { x: 175.1491346415851, y: -53.05296790342815 },
    { x: 175.52263253766037, y: -51.81718924356177 },
    { x: 175.88540418877713, y: -50.57817498087734 },
    { x: 176.23736094828286, y: -49.335821694280206 },
    { x: 176.57850281617752, y: -48.090483970380575 },
    { x: 176.90859340138772, y: -46.84285620795674 },
    { x: 177.22789864387104, y: -45.591667804988845 },
    { x: 177.53594576148055, y: -44.33851440122276 },
    { x: 177.8329120475214, y: -43.0818151313547 },
    { x: 178.11850201315173, y: -41.82304743959382 },
    { x: 178.3925679139506, y: -40.56232952147685 },
    { x: 178.65528704322315, y: -39.29811006058417 },
    { x: 178.90612752105406, y: -38.03196992221959 },
    { x: 179.14497115190662, y: -36.763598843099174 },
    { x: 179.3715815447073, y: -35.492893402128296 },
    { x: 179.58557456396184, y: -34.22004566705413 },
    { x: 179.78659562305992, y: -32.94508518676087 },
    { x: 179.97426058650726, y: -31.667701697964592 },
    { x: 180.14786028108335, y: -30.38811681729667 },
    { x: 180.30627184918933, y: -29.106832875788214 },
    { x: 180.44863837318383, y: -27.824071490070597 },
    { x: 180.57283233340567, y: -26.53924168246016 },
    { x: 180.67521921710036, y: -25.253141272829843 },
    { x: 180.47210018722527, y: -24.262470607262852 },
    { x: 179.19133335119, y: -24.42942180289775 },
    { x: 177.9117189216379, y: -24.596225254111737 },
    { x: 176.63201584543324, y: -24.763028705325723 },
    { x: 175.35219457369186, y: -24.929861705423892 },
    { x: 174.072136910877, y: -25.096724254406244 },
    { x: 172.7928475190509, y: -25.263483382293956 },
    { x: 171.51335128503553, y: -25.430257284623757 },
    { x: 170.23261399788447, y: -25.597208480258658 },
    { x: 168.95178806408083, y: -25.764174450335652 },
    { x: 168.50837750802825, y: -26.77903087760657 },
    { x: 168.29816674594915, y: -28.051538800512624 },
    { x: 168.06744905824698, y: -29.320914541695267 },
    { x: 167.8198885065604, y: -30.586596672355007 },
    { x: 167.5566670462567, y: -31.85118549429998 },
    { x: 167.27967580592372, y: -33.11174089355394 },
    { x: 166.98938756770826, y: -34.369503923252594 },
    { x: 166.68642285817822, y: -35.62414954566993 },
    { x: 166.3712249105964, y: -36.8760914451845 },
    { x: 166.0442369582254, y: -38.12488638853356 },
    { x: 165.70587268544395, y: -39.370032044686006 },
    { x: 165.35619119002038, y: -40.61240010572522 },
    { x: 164.99525156972294, y: -41.852330383819336 },
    { x: 164.62346750893033, y: -43.08828633699082 },
    { x: 164.2408685565267, y: -44.32119875509143 },
    { x: 163.8477206524696, y: -45.550580081532146 },
    { x: 163.4441124434117, y: -46.776474639639254 },
    { x: 163.02971889162697, y: -47.99938476044386 },
    { x: 162.605130974799, y: -49.21833533076793 },
    { x: 162.17037824181205, y: -50.433503643916545 },
    { x: 161.72519475270843, y: -51.644934023215995 },
    { x: 161.26961005637236, y: -52.853187897465745 },
    { x: 160.8041560327191, y: -54.056906017993384 },
    { x: 160.32844854625426, y: -55.25672368580885 },
    { x: 159.84266489028295, y: -56.45230108874403 },
    { x: 159.34650957596338, y: -57.64448036999814 },
    { x: 158.84057358097917, y: -58.831798859804124 },
    { x: 158.3244136720676, y: -60.014817986961454 },
    { x: 157.79829578918626, y: -61.19336045816503 },
    { x: 157.2621312856827, y: -62.3675296945095 },
    { x: 156.71565422159918, y: -63.5374291170895 },
    { x: 156.15927828131427, y: -64.70221658270583 },
    { x: 155.59303301371224, y: -65.86202506133728 },
    { x: 155.0167706743721, y: -67.01692842519432 },
    { x: 154.43013667668365, y: -68.16716306535042 },
    { x: 153.8337219983306, y: -69.3118425152801 },
    { x: 153.2272902482394, y: -70.45136568491981 },
    { x: 152.61095962194688, y: -71.58530411544889 },
    { x: 151.98449372837953, y: -72.71386464905665 },
    { x: 151.34777437200063, y: -73.83707683462724 },
    { x: 150.7012447860729, y: -74.95432753281388 },
    { x: 150.04469812840708, y: -76.06571277749016 },
    { x: 149.37825259453987, y: -77.17098140314053 },
    { x: 148.70155359786116, y: -78.27059141746983 },
    { x: 148.0150443716336, y: -79.36355293285791 },
    { x: 147.31839987813123, y: -80.45038305477797 },
    { x: 146.61188605731166, y: -81.53057206497787 },
    { x: 145.8951778714489, y: -82.60455580949932 },
    { x: 145.16865945603735, y: -83.67158079179562 },
    { x: 144.43224216442442, y: -84.73170610963516 },
    { x: 143.68586689884177, y: -85.78488743969164 },
    { x: 142.92971095259452, y: -86.83079974423907 },
    { x: 142.16333109241984, y: -87.86993796708752 },
    { x: 141.38731829600147, y: -88.90134915672206 },
    { x: 140.6014952700343, y: -89.92529925310033 },
    { x: 139.80583246563413, y: -90.941566639591 },
    { x: 139.00018213838, y: -91.95034338394123 },
    { x: 138.1849579726506, y: -92.95106805735156 },
    { x: 137.3599826751407, y: -93.94382191925347 },
    { x: 136.52549263692387, y: -94.92823560859468 },
    { x: 135.68104462473727, y: -95.90479668196421 },
    { x: 134.827288714033, y: -96.87262606005761 },
    { x: 133.96398851373755, y: -97.83198968283254 },
    { x: 133.09114402385092, y: -98.78276935475226 },
    { x: 132.2088734399099, y: -99.72473607196436 },
    { x: 131.31676307753585, y: -100.65830351884738 },
    { x: 130.41566985437012, y: -101.58254090554956 },
    { x: 129.5054460259918, y: -102.49754426594451 },
    { x: 128.5860915924009, y: -103.40326188948491 },
    { x: 127.6571928692188, y: -104.30005575000196 },
    { x: 126.7195772252027, y: -105.18709847873858 },
    { x: 125.77297872039489, y: -106.0645747562209 },
    { x: 124.81751555033213, y: -106.93238116135429 },
    { x: 123.85298087282516, y: -107.79066543855964 },
    { x: 122.87987701890506, y: -108.63891786958482 },
    { x: 121.8982926352244, y: -109.47710151832457 },
    { x: 120.90825727066733, y: -110.30512035090531 },
    { x: 119.90977092523389, y: -111.12293004400077 },
    { x: 118.90268585450313, y: -111.93070789091605 },
    { x: 117.88774078057966, y: -112.7278333650833 },
    { x: 116.8645220190849, y: -113.5146610531127 },
    { x: 115.83347280328161, y: -114.29085114283616 },
    { x: 114.79394305771775, y: -115.05689857806377 },
    { x: 113.74717383552901, y: -115.81190211782791 },
    { x: 112.69254461014755, y: -116.5562680592861 },
    { x: 111.63061681037284, y: -117.28969352637549 },
    { x: 110.56076990963705, y: -118.01256265459041 },
    { x: 109.48418586330749, y: -118.72408501127903 },
    { x: 108.40021459593213, y: -119.42479986357763 },
    { x: 107.3092106941212, y: -120.11447820763384 },
    { x: 106.21152874448487, y: -120.79295752458461 },
    { x: 105.10643002491854, y: -121.4606958221348 },
    { x: 103.99512603967376, y: -122.11703563761132 },
    { x: 102.87723265325613, y: -122.76225768541396 },
    { x: 101.75289761008658, y: -123.39628070611116 },
    { x: 100.62185497020744, y: -124.01933370355535 },
    { x: 99.48522759121768, y: -124.6308626361681 },
    { x: 98.34257223985456, y: -125.23113344390708 },
    { x: 97.19409575830734, y: -125.82012396510913 },
    { x: 96.03944355996586, y: -126.39808536528983 },
    { x: 94.87967940466068, y: -126.96450053897593 },
    { x: 93.71436005912908, y: -127.5197166855566 },
    { x: 92.54375146332868, y: -128.06365254560038 },
    { x: 91.36785361725948, y: -128.59635982965455 },
    { x: 90.18669606980569, y: -129.1179197971506 },
    { x: 89.00113573860861, y: -129.62804434646776 },
    { x: 87.8106998415213, y: -130.1269994175637 },
    { x: 86.61568386738561, y: -130.61476284877526 },
    { x: 85.41585142512805, y: -131.09151193340756 },
    { x: 84.21188213908485, y: -131.55702505482918 },
    { x: 83.00383510702439, y: -132.01141302135585 },
    { x: 81.79162168229408, y: -132.4548088029664 },
    { x: 80.57521231600977, y: -132.88727149742917 },
    { x: 79.35525708362347, y: -133.30873461975474 },
    { x: 78.13154914294593, y: -133.71943456101658 },
    { x: 76.90473856942914, y: -134.11971482699337 },
    { x: 75.67444122757874, y: -134.5093907371589 },
    { x: 74.44006613971106, y: -134.88877994201818 },
    { x: 73.2030316522669, y: -135.25747245080314 },
    { x: 71.96304227640442, y: -135.6154387146296 },
    { x: 70.720157109892, y: -135.96262332933972 },
    { x: 69.47354878397248, y: -136.2993624134911 },
    { x: 68.2246060962025, y: -136.6252939932525 },
    { x: 66.97285626443512, y: -136.94028140503457 },
    { x: 65.718565228628, y: -137.2444871677003 },
    { x: 64.46096471779235, y: -137.5380959617758 },
    { x: 63.20165037167408, y: -137.8206313115037 },
    { x: 61.94011985924207, y: -138.0921818635365 },
    { x: 60.676166338307034, y: -138.35293968562138 },
    { x: 59.409819357753165, y: -138.60288630970578 },
    { x: 58.14128575976975, y: -138.8417927319372 },
    { x: 56.870801935430244, y: -139.06979561590504 },
    { x: 55.59854517803974, y: -139.2868949616093 },
    { x: 54.32448593871407, y: -139.49304275211318 },
    { x: 53.048062788653745, y: -139.68826484269033 },
    { x: 51.77057587876283, y: -139.87252429723554 },
    { x: 50.49167062243111, y: -140.04590976240132 },
    { x: 49.21111062858514, y: -140.20825133210366 },
    { x: 47.929486874908584, y: -140.35968936354237 },
    { x: 46.64653342144377, y: -140.50030880975956 },
    { x: 45.36171838827543, y: -140.63004318576574 },
    { x: 44.07648967072852, y: -140.74880753851895 },
    { x: 42.79031538888775, y: -140.85679762937687 },
    { x: 41.5032250916373, y: -140.9539506669606 },
    { x: 40.21507103455625, y: -141.04022971516494 },
    { x: 38.92653284198083, y: -141.11579729285287 },
    { x: 37.63749231837429, y: -141.1806201575297 },
    { x: 36.34806765927337, y: -141.23462074337442 },
    { x: 35.0576678869944, y: -141.27804652229213 },
    { x: 33.76738631025217, y: -141.3107940731881 },
    { x: 32.47689789132066, y: -141.33285600884136 },
    { x: 31.18605488577895, y: -141.3444465586622 },
    { x: 29.89550736907907, y: -141.34543275267183 },
    { x: 28.60445752134807, y: -141.33591801196485 },
    { x: 27.313850906879825, y: -141.31607593623585 },
    { x: 26.023436360158772, y: -141.28564797274822 },
    { x: 24.733568467795106, y: -141.2449887081122 },
    { x: 23.443331214379146, y: -141.1939762531805 },
    { x: 22.15403952525705, y: -141.13268448016356 },
    { x: 20.865250167166067, y: -141.06131284402963 },
    { x: 19.577110884527116, y: -140.97961017926318 },
    { x: 18.28911934630908, y: -140.8879199916428 },
    { x: 17.002457507879285, y: -140.78612039202125 },
    { x: 15.716563940438256, y: -140.6743960609247 },
    { x: 14.431571613964811, y: -140.5527137558584 },
    { x: 13.147761242858694, y: -140.4211879787486 },
    { x: 11.86427590947859, y: -140.27978918071108 },
    { x: 10.582356666960195, y: -140.12864294450367 },
    { x: 9.301634154251218, y: -139.96785269122097 },
    { x: 8.022123145793751, y: -139.79737040392618 },
    { x: 6.743454280535505, y: -139.61729211649288 },
    { x: 5.466573122770339, y: -139.42772125001576 },
    { x: 4.191125085888058, y: -139.22871320865266 },
    { x: 2.9176715986881403, y: -139.02040096238238 },
    { x: 1.6450159313611687, y: -138.80259983067876 },
    { x: 0.37413319708518683, y: -138.57564223848888 },
    { x: -0.8949470552556216, y: -138.33936936056028 },
    { x: -2.1616633968617767, y: -138.0942281237662 },
    { x: -3.4270943620059637, y: -137.83976790762284 },
    { x: -4.690974010730534, y: -137.5763137498562 },
    { x: -5.952726139793917, y: -137.3039542971189 },
    { x: -7.212483719174936, y: -137.0226415324741 },
    { x: -8.470099004452676, y: -136.7326487831005 },
    { x: -9.725926582237332, y: -136.43369533459833 },
    { x: -10.979464121497793, y: -136.12612099913574 },
    { x: -12.231021885517984, y: -135.8099442447653 },
    { x: -13.480230513245612, y: -135.48504687595033 },
    { x: -14.72759233571179, y: -135.1515987987748 },
    { x: -15.972191337506846, y: -134.80986225958597 },
    { x: -17.214352556356786, y: -134.4595897864787 },
    { x: -18.45409076670371, y: -134.10105101302116 },
    { x: -19.691450291873885, y: -133.73427179448706 },
    { x: -20.926697071824968, y: -133.35897141647663 },
    { x: -22.159166256662832, y: -132.9756152739158 },
    { x: -23.389271530766038, y: -132.584122107373 },
    { x: -24.61659920975603, y: -132.1845177721219 },
    { x: -25.84166639910601, y: -131.7766988470679 },
    { x: -27.06404463999532, y: -131.36094604661074 },
    { x: -28.283275924719124, y: -130.93743666405547 },
    { x: -29.49946367437206, y: -130.50598601887597 },
    { x: -30.713479581037536, y: -130.06647591553553 },
    { x: -31.924230336000768, y: -129.61934220007583 },
    { x: -33.132129623640324, y: -129.16445928973909 },
    { x: -34.337133120629936, y: -128.7016794401044 },
    { x: -35.539093082548675, y: -128.2312538166873 },
    { x: -36.738393644890934, y: -127.75304206228796 },
    { x: -37.93413356668912, y: -127.26742831240071 },
    { x: -39.12699247227944, y: -126.77400626986808 },
    { x: -40.316083895136416, y: -126.27324132961593 },
    { x: -41.50306257277429, y: -125.76449819063431 },
    { x: -42.685756662205605, y: -125.24867070666978 },
    { x: -43.865451539892334, y: -124.72513096393347 },
    { x: -45.04194036364518, y: -124.19393806019369 },
    { x: -46.215518622305986, y: -123.65502551046106 },
    { x: -47.38504868383371, y: -123.1089251946509 },
    { x: -48.551106751469895, y: -122.5551938795004 },
    { x: -49.713279140836, y: -121.99401624553576 },
    { x: -50.87227502515241, y: -121.42509680391512 },
    { x: -52.027843238903586, y: -120.84850942684896 },
    { x: -53.17869840562753, y: -120.26457176484223 },
    { x: -54.32559402187094, y: -119.67305481404252 },
    { x: -55.46895854645446, y: -119.07365569838696 },
    { x: -56.608644234957175, y: -118.46605676737056 },
    { x: -57.743040673191096, y: -117.85119619806613 },
    { x: -58.873448012060294, y: -117.22815797506402 },
    { x: -59.99955598828085, y: -116.59672048173286 },
    { x: -61.1212759552002, y: -115.95686894363052 },
    { x: -62.2374407318931, y: -115.3086920074096 },
    { x: -63.34880381490625, y: -114.65145833818652 },
    { x: -64.45425712108276, y: -113.98528613149803 },
    { x: -65.55362335711754, y: -113.30939234191328 },
    { x: -66.64691729745269, y: -112.62267627349645 },
    { x: -67.73317860335223, y: -111.92390426033289 },
    { x: -68.80954103305042, y: -111.2119312831605 },
    { x: -69.60125906141214, y: -110.40144971334244 },
    { x: -69.14187733345851, y: -109.19478409161754 },
    { x: -68.74753269959204, y: -107.96578690067119 },
    { x: -68.44972427035198, y: -106.71074975553844 },
    { x: -68.36689874798655, y: -105.4236299094038 },
    { x: -68.4237064778287, y: -104.13388759979792 },
    { x: -68.55935063067153, y: -102.85035055587049 },
    { x: -68.28670307631344, y: -102.02347674255185 },
    { x: -67.00066176445148, y: -102.13367930611297 },
    { x: -65.71119278202428, y: -102.19173547631186 },
    { x: -64.42023158094585, y: -102.19698040325437 },
    { x: -63.130703500750286, y: -102.1434599867776 },
    { x: -61.846907904086265, y: -102.014789370602 },
    { x: -60.57637975642048, y: -101.78815681613814 },
    { x: -59.32089199080393, y: -101.48792537839506 },
    { x: -58.080341186141965, y: -101.13169141790384 },
    { x: -56.85415113919303, y: -100.72887364149783 },
    { x: -55.644065234123914, y: -100.28060229399706 },
    { x: -54.57476498774551, y: -100.95635572638194 },
    { x: -53.49878669354171, y: -101.66929642951135 },
    { x: -52.41316068865209, y: -102.36784682604353 },
    { x: -51.3199701694116, y: -103.0537281384822 },
    { x: -50.2197617901776, y: -103.72835871326812 },
    { x: -49.11243212985545, y: -104.39287618244235 },
    { x: -47.99969502372779, y: -105.0470589293735 },
    { x: -46.88168344177343, y: -105.69129108955599 },
    { x: -45.75811666959263, y: -106.32622273844181 },
    { x: -44.628846962764484, y: -106.95241530483048 },
    { x: -43.49513014886677, y: -107.56918916438576 },
    { x: -42.356582092405105, y: -108.17719439255967 },
    { x: -41.21315847005322, y: -108.7765048615627 },
    { x: -40.06522864286341, y: -109.36714273305795 },
    { x: -38.913516558498145, y: -109.94880513098258 },
    { x: -37.75701755489521, y: -110.52214951800966 },
    { x: -36.59661809858009, y: -111.08671049921325 },
    { x: -35.43187495629005, y: -111.64295346951931 },
    { x: -34.26271425581463, y: -112.19067158673853 },
    { x: -33.089904268142575, y: -112.72985746364985 },
    { x: -31.91313472998999, y: -113.2603707430534 },
    { x: -30.732538611335677, y: -113.78241087991745 },
    { x: -29.54789429554827, y: -114.29595571257882 },
    { x: -28.35982230919562, y: -114.80074668830093 },
    { x: -27.168440847814455, y: -115.29683551763108 },
    { x: -25.973114610394834, y: -115.7842517494535 },
    { x: -24.774656191251797, y: -116.26295106044188 },
    { x: -23.571883635018022, y: -116.73302209724876 },
    { x: -22.366215288134292, y: -117.19420630713758 },
    { x: -21.15716359401159, y: -117.64642981789783 },
    { x: -19.945024041491745, y: -118.08970740397163 },
    { x: -18.728791968512535, y: -118.52426806921139 },
    { x: -17.510166435914485, y: -118.94949867427033 },
    { x: -16.288512142687665, y: -119.36559128689561 },
    { x: -15.063341532243044, y: -119.77262716651876 },
    { x: -13.834994416748733, y: -120.17047334316092 },
    { x: -12.604150420540943, y: -120.55884171520137 },
    { x: -11.370573152546212, y: -120.93776921874526 },
    { x: -10.133967123922705, y: -121.30730017711892 },
    { x: -8.894435755765064, y: -121.66729423312248 },
    { x: -7.651757431441918, y: -122.01786958229262 },
    { x: -6.4069220385733985, y: -122.35847957027201 },
    { x: -5.159323825033754, y: -122.68951571977604 },
    { x: -3.9092582796648143, y: -123.01049786143676 },
    { x: -2.6562082969933747, y: -123.32178796908539 },
    { x: -1.4012228624079377, y: -123.62292064779605 },
    { x: -0.14371099822483957, y: -123.91394022089503 },
    { x: 1.1160318067140877, y: -124.19486885004545 },
    { x: 2.378640853418782, y: -124.46555879082642 },
    { x: 3.6428603143114593, y: -124.72580320104863 },
    { x: 4.909458460380882, y: -124.97576459957509 },
    { x: 6.178213674995676, y: -125.21511056145877 },
    { x: 7.44846110826172, y: -125.4437746017102 },
    { x: 8.721057677820324, y: -125.66190446475035 },
    { x: 9.99504304493554, y: -125.86916772563214 },
    { x: 11.270712698449193, y: -126.06549051214512 },
    { x: 12.548037089477107, y: -126.2509245348366 },
    { x: 13.827075315787642, y: -126.42539592149612 },
    { x: 15.107369369675963, y: -126.58871999159753 },
    { x: 16.38900789779462, y: -126.74076377516201 },
    { x: 17.671784057954326, y: -126.88154943385274 },
    { x: 18.95667296333313, y: -127.01110651655384 },
    { x: 20.24209374862723, y: -127.12918385774977 },
    { x: 21.528401000446827, y: -127.23575190855637 },
    { x: 22.815579944349825, y: -127.33061860122642 },
    { x: 24.10382264808342, y: -127.41385780797042 },
    { x: 25.392937043900414, y: -127.48537349491473 },
    { x: 26.68268674072735, y: -127.54507701540683 },
    { x: 27.97231824201755, y: -127.5928723355731 },
    { x: 29.2627475631807, y: -127.62873729375042 },
    { x: 30.55367921537496, y: -127.65258324328623 },
    { x: 31.844344927611573, y: -127.66433631197009 },
    { x: 33.13518793315328, y: -127.66394478925467 },
    { x: 34.42623778088428, y: -127.65133480292948 },
    { x: 35.717110335310174, y: -127.62643248078412 },
    { x: 37.007480558704955, y: -127.58920827393439 },
    { x: 38.29737799995281, y: -127.53961785905398 },
    { x: 39.586595816864445, y: -127.47763168725874 },
    { x: 40.87510446055568, y: -127.40319066078028 },
    { x: 42.16308122433163, y: -127.31623568185027 },
    { x: 43.450112423813714, y: -127.21675197602659 },
    { x: 44.73602076569684, y: -127.10470260720402 },
    { x: 46.0206289566759, y: -126.98007280094045 },
    { x: 47.30435068112947, y: -126.84278129780441 },
    { x: 48.58594488592185, y: -126.69291674444842 },
    { x: 49.866534428652, y: -126.53028707312532 },
    { x: 51.145144196141885, y: -126.35503264103494 },
    { x: 52.42236516607515, y: -126.16702047819848 },
    { x: 53.697015383084484, y: -125.9664204907 },
    { x: 54.97033590030558, y: -125.75298890024497 },
    { x: 56.24108566460274, y: -125.52693993624374 },
    { x: 57.50982610477544, y: -125.28813324149642 },
    { x: 58.77637992751859, y: -125.03659097766615 },
    { x: 60.03980156853832, y: -124.77250521250014 },
    { x: 61.30029787002392, y: -124.49582423545104 },
    { x: 62.55798702751211, y: -124.20651849763468 },
    { x: 63.81307588319219, y: -123.90453628850373 },
    { x: 65.06476661719121, y: -123.5900844502475 },
    { x: 66.31344336500354, y: -123.26305217455028 },
    { x: 67.55851514894553, y: -122.92359459305406 },
    { x: 68.80080933777428, y: -122.57148270190638 },
    { x: 70.03911442723833, y: -122.20709324938059 },
    { x: 71.27343041733764, y: -121.83047055880297 },
    { x: 72.50408234579824, y: -121.44151859629991 },
    { x: 73.7307747237783, y: -121.04037771907133 },
    { x: 74.953862137888, y: -120.62694450602253 },
    { x: 76.17245812160186, y: -120.20154399487953 },
    { x: 77.38644447938316, y: -119.76427221951596 },
    { x: 78.5962939933788, y: -119.31499620995298 },
    { x: 79.80233170131481, y: -118.85362731953802 },
    { x: 81.00343474559224, y: -118.38169470302759 },
    { x: 82.20060778827332, y: -117.89931655595842 },
    { x: 83.39320075390599, y: -117.4063968444569 },
    { x: 84.58195236459487, y: -116.90272872633375 },
    { x: 85.76579886050932, y: -116.38861507765185 },
    { x: 86.94512437714376, y: -115.86374563512727 },
    { x: 88.1193379368145, y: -115.32825336873884 },
    { x: 89.28882367501593, y: -114.78170981966592 },
    { x: 90.4533452006746, y: -114.22422579622418 },
    { x: 91.61231153610684, y: -113.65597120449766 },
    { x: 92.76569313242845, y: -113.07676875118129 },
    { x: 93.91360818517619, y: -112.4865150151804 },
    { x: 95.05602714546585, y: -111.88503270318992 },
    { x: 96.19221129119285, y: -111.27261730405166 },
    { x: 97.32219017124139, y: -110.64910629890264 },
    { x: 98.4459046878431, y: -110.01441104109027 },
    { x: 99.56370942760817, y: -109.36822126733065 },
    { x: 100.67433378851675, y: -108.7111353425285 },
    { x: 101.77854604155756, y: -108.04262877398952 },
    { x: 102.87599160012043, y: -107.36273849781901 },
    { x: 103.96613858429008, y: -106.67167874342724 },
    { x: 105.04931203179247, y: -105.96919095807765 },
    { x: 106.12471412275471, y: -105.25563711560146 },
    { x: 107.19249260159768, y: -104.53085469713564 },
    { x: 108.25261791943721, y: -103.79462208604888 },
    { x: 109.30523782069422, y: -103.04677676347809 },
    { x: 110.34943628995903, y: -102.28793925599119 },
    { x: 111.38533152276837, y: -101.51791010861993 },
    { x: 112.4128053235855, y: -100.73669670858531 },
    { x: 113.4318872412946, y: -99.94416608590855 },
    { x: 114.44210449374877, y: -99.14037733835801 },
    { x: 115.44298429880104, y: -98.32587712029107 },
    { x: 116.43505853636674, y: -97.50014832623451 },
    { x: 117.41776577764637, y: -96.6635529300196 },
    { x: 118.39137196259759, y: -95.81559598783628 },
    { x: 119.35493152692652, y: -94.95719351509418 },
    { x: 120.30891725278013, y: -94.08789489130955 },
    { x: 121.25315184685326, y: -93.2077370525876 },
    { x: 122.18763530914596, y: -92.31648360785488 },
    { x: 123.1115107220169, y: -91.41511705751046 },
    { x: 124.0251326720763, y: -90.50326804050206 },
    { x: 124.92811702382974, y: -89.58098088015598 },
    { x: 125.82040467950887, y: -88.64849196754564 },
    { x: 126.70226157907136, y: -87.70557968603968 },
    { x: 127.57280125599169, y: -86.75284978776388 },
    { x: 128.4324669435326, y: -85.78999200943429 },
    { x: 129.28087450619972, y: -84.81750129486099 },
    { x: 130.11802394399308, y: -83.83505260631796 },
    { x: 130.94391525691262, y: -82.84279368822611 },
    { x: 131.75831205388494, y: -81.84114561218507 },
    { x: 132.5606824549947, y: -80.83039647981562 },
    { x: 133.35158788904138, y: -79.81011044507603 },
    { x: 134.13043737834133, y: -78.78106316617615 },
    { x: 134.89734911843126, y: -77.74284834595844 },
    { x: 135.65208671823777, y: -76.69599047711715 },
    { x: 136.39476837329752, y: -75.64049694687333 },
    { x: 137.1254827302631, y: -74.57573984143808 },
    { x: 137.8435206159141, y: -73.50321876668372 },
    { x: 138.54917751909232, y: -72.42256436155792 },
    { x: 139.24218749984018, y: -71.33365104330294 },
    { x: 139.9229642425362, y: -70.23641232692934 },
    { x: 140.59073947619163, y: -69.13202278058343 },
    { x: 141.24574959187993, y: -68.0197436821606 },
    { x: 141.88787639406434, y: -66.90032852820754 },
    { x: 142.51729717605002, y: -65.7733340854615 },
    { x: 143.13350960680583, y: -64.63932178272195 },
    { x: 143.73680917517356, y: -63.49835071775727 },
    { x: 144.32692994119563, y: -62.35073115385137 },
    { x: 144.90390145375616, y: -61.19610850439407 },
    { x: 145.46787145727612, y: -60.03466006269045 },
    { x: 146.0182489740718, y: -58.867582558549934 },
    { x: 146.55521129744835, y: -57.69410772098377 },
    { x: 147.0788175251741, y: -56.51457536216005 },
    { x: 147.58924495055413, y: -55.32846837660558 },
    { x: 148.08569575371556, y: -54.13716078743487 },
    { x: 148.56852452126853, y: -52.940327556921915 },
    { x: 149.03776080209724, y: -51.737835715087876 },
    { x: 149.49313865624404, y: -50.52962616416439 },
    { x: 149.93448079040385, y: -49.31673311509788 },
    { x: 150.3617576556925, y: -48.09871333462558 },
    { x: 150.7747624099206, y: -46.87592140935771 },
    { x: 151.17361324862503, y: -45.64826869264171 },
    { x: 151.5579555851955, y: -44.41560744005665 },
    { x: 151.92755302855858, y: -43.1788979903385 },
    { x: 152.28225783429332, y: -41.937889177971705 },
    { x: 152.62183361132628, y: -40.692551454072074 },
    { x: 152.946043968584, y: -39.44301778861843 },
    { x: 153.25447522168793, y: -38.18970186598934 },
    { x: 153.54659549072272, y: -36.932736656163634 },
    { x: 153.82219793349915, y: -35.67150163257345 },
    { x: 154.08054382791258, y: -34.40610021631345 },
    { x: 154.32053986524826, y: -33.13731545281447 },
    { x: 154.54106318790727, y: -31.86551670312881 },
    { x: 154.74031131395438, y: -30.59024595955163 },
    { x: 154.91559529492892, y: -29.31153277096711 },
    { x: 155.06056212073153, y: -28.028579317502302 },
    { x: 154.32358340031914, y: -27.629506862166522 },
    { x: 153.0439985196512, y: -27.797167231021824 },
    { x: 151.76432499233073, y: -27.964812825435025 },
    { x: 150.48417868286333, y: -28.13254706650078 },
    { x: 149.2045938021954, y: -28.30019266091399 },
    { x: 147.92468388380146, y: -28.46788257865347 },
    { x: 146.645010356481, y: -28.635542947508767 },
    { x: 145.36477540036105, y: -28.803277188574523 },
    { x: 144.08471773754619, y: -28.970981880756096 },
    { x: 142.80510330799407, y: -29.138642249611394 },
    { x: 142.39936757927498, y: -30.124836259224637 },
    { x: 142.26796369131245, y: -31.40863185588866 },
    { x: 142.0984417427536, y: -32.68852699984051 },
    { x: 141.89718429258204, y: -33.963280637944486 },
    { x: 141.66758946247882, y: -35.23354284565262 },
    { x: 141.41193251652604, y: -36.49857490086034 },
    { x: 141.13136586120686, y: -37.75887913459875 },
    { x: 140.82769197845644, y: -39.01327359150052 },
    { x: 140.50132455265336, y: -40.262157181502126 },
    { x: 140.15335689251236, y: -41.50499802468829 },
    { x: 139.7842913290646, y: -42.74219503099546 },
    { x: 139.39483703553043, y: -43.97252192173004 },
    { x: 138.98528950075172, y: -45.19649580236524 },
    { x: 138.5562397024121, y: -46.413717762964595 },
    { x: 138.10801267823763, y: -47.62406960799135 },
    { x: 137.64081527041756, y: -48.827876375171535 },
    { x: 137.15538620105647, y: -50.023778815832735 },
    { x: 136.6518732145753, y: -51.21216106546931 },
    { x: 136.13051270204744, y: -52.39290492854453 },
    { x: 135.5914524078939, y: -53.56623202168979 },
    { x: 135.03537195645086, y: -54.731019487306106 },
    { x: 134.4623008966025, y: -55.88763668644577 },
    { x: 133.8726233638432, y: -57.03549264142514 },
    { x: 133.2663984559413, y: -58.17519310436993 },
    { x: 132.6440398572754, y: -59.306043676501886 },
    { x: 132.00578395891898, y: -60.42805913226306 },
    { x: 131.35201489636637, y: -61.54082578727491 },
    { x: 130.68264402296504, y: -62.64453570928461 },
    { x: 129.99784863202012, y: -63.73938096603937 },
    { x: 129.29904706997237, y: -64.82349997783564 },
    { x: 128.58558926136976, y: -65.89801560227238 },
    { x: 127.85712061960213, y: -66.96363701256998 },
    { x: 127.11423212235309, y: -68.01986187769732 },
    { x: 126.35781023614817, y: -69.06567076115012 },
    { x: 125.58803225429243, y: -70.10087159518115 },
    { x: 124.80433674798644, y: -71.12682362846284 },
    { x: 124.00775792817659, y: -72.14199770623874 },
    { x: 123.1982366970945, y: -73.14697741897143 },
    { x: 122.37571395697182, y: -74.14202131939753 },
    { x: 121.54066248995551, y: -75.12659014038071 },
    { x: 120.69405740922355, y: -76.1001446147846 },
    { x: 119.83504179713465, y: -77.06344562637693 },
    { x: 118.96405888695158, y: -78.01660398347342 },
    { x: 118.08187694966308, y: -78.95866673455909 },
    { x: 117.18837778973244, y: -79.8902617934229 },
    { x: 116.28332501608617, y: -80.8117141977908 },
    { x: 115.36763464413396, y: -81.72223351501096 },
    { x: 114.44198629821203, y: -82.62159812845196 },
    { x: 113.50567080509998, y: -83.5103842413554 },
    { x: 112.55907230029217, y: -84.38870266203693 },
    { x: 111.60298860366159, y: -85.25604367224443 },
    { x: 110.63750836186074, y: -86.11234817420953 },
    { x: 109.66257247712127, y: -86.95794859287925 },
    { x: 108.67841734051667, y: -87.7929852854535 },
    { x: 107.68516114758366, y: -88.61750257525854 },
    { x: 106.68321758270078, y: -89.43126407122091 },
    { x: 105.67291168359407, y: -90.23418851390909 },
    { x: 104.6540957058426, y: -91.02671913658584 },
    { x: 103.6274492737826, y: -91.80850873986203 },
    { x: 102.59238140973038, y: -92.58018523752652 },
    { x: 101.55016271570585, y: -93.3410025202537 },
    { x: 100.49987717629931, y: -94.09178056957964 },
    { x: 99.44190892700514, y: -94.83246767495703 },
    { x: 98.37782405868508, y: -95.56210349764991 },
    { x: 97.30614512712992, y: -96.28195125245712 },
    { x: 96.22778814774938, y: -96.99155293167381 },
    { x: 95.14290086496435, y: -97.69098240751046 },
    { x: 94.05133553435392, y: -98.38054255602992 },
    { x: 92.95442185570634, y: -99.05955375289601 },
    { x: 91.85071193369664, y: -99.7291314684866 },
    { x: 90.74094449042938, y: -100.3889802139599 },
    { x: 89.62535591697805, y: -101.0390408915475 },
    { x: 88.50480313098393, y: -101.67898846352342 },
    { x: 87.37916793691032, y: -102.3091849037189 },
    { x: 86.2479184548419, y: -102.93008821983878 },
    { x: 85.1113501736205, y: -103.54161715245154 },
    { x: 83.9695221910145, y: -104.1438381865466 },
    { x: 82.82293683805501, y: -104.73678087100815 },
    { x: 81.67159411474205, y: -105.32056340137291 },
    { x: 80.51419387017152, y: -105.89193540038076 },
    { x: 79.34893362240828, y: -106.44764649077152 },
    { x: 78.17643389802016, y: -106.98738640926125 },
    { x: 76.99666514812297, y: -107.51085966700819 },
    { x: 75.8100410570953, y: -108.01815491066482 },
    { x: 74.61623658721112, y: -108.50939772298894 },
    { x: 73.41625640053265, y: -108.98393802852854 },
    { x: 72.20915493276603, y: -109.44235203052517 },
    { x: 70.99649827477299, y: -109.88409307462145 },
    { x: 69.77763635110146, y: -110.30922764580679 },
    { x: 68.55242141733058, y: -110.7179699734915 },
    { x: 67.322419564322, y: -111.1099137605181 },
    { x: 66.08748304765486, y: -111.48498513467611 },
    { x: 64.84681404745615, y: -111.84358300590198 },
    { x: 63.601653616861626, y: -112.18550053200647 },
    { x: 62.352858673512564, y: -112.51036835193727 },
    { x: 61.09904041985236, y: -112.81882915392536 },
    { x: 59.841528555669264, y: -113.1106465468973 },
    { x: 58.580086689889804, y: -113.38576143308468 },
    { x: 57.3155717401553, y: -113.64438065467682 },
    { x: 56.04748137543462, y: -113.88648205001057 },
    { x: 54.77619973122217, y: -114.11224291239101 },
    { x: 53.50264282292761, y: -114.32158936960771 },
    { x: 52.2254809507627, y: -114.51483168494458 },
    { x: 50.94684163438864, y: -114.69184427564386 },
    { x: 49.66625209165849, y: -114.85274533724225 },
    { x: 48.38350548038296, y: -114.99780080969742 },
    { x: 47.098690447214615, y: -115.1270624035567 },
    { x: 45.812486616489664, y: -115.24062615269366 },
    { x: 44.52601684580706, y: -115.33863241430818 },
    { x: 43.23777414207347, y: -115.42116983505281 },
    { x: 41.94823128743582, y: -115.48856345265358 },
    { x: 40.65833384618796, y: -115.5407689437842 },
    { x: 39.367609036182984, y: -115.5779709889708 },
    { x: 38.07700242171474, y: -115.60042814095002 },
    { x: 36.78633670947813, y: -115.60822165915332 },
    { x: 35.494814079600204, y: -115.6014254157912 },
    { x: 34.20400062294267, y: -115.58034967414756 },
    { x: 32.91371904620044, y: -115.5451421786433 },
    { x: 31.623880702720953, y: -115.49597283536252 },
    { x: 30.334308299199115, y: -115.43284903152622 },
    { x: 29.046154242118075, y: -115.35611057930254 },
    { x: 27.75909349375181, y: -115.26591999755446 },
    { x: 26.47238733199574, y: -115.16238070737664 },
    { x: 25.186804027838633, y: -115.04568477651625 },
    { x: 23.902520874585583, y: -114.91601688549946 },
    { x: 22.619626518889145, y: -114.77353216596823 },
    { x: 21.338061862980947, y: -114.61839313678556 },
    { x: 20.058875892249493, y: -114.45088789957221 },
    { x: 18.780591162485628, y: -114.27096474378091 },
    { x: 17.504286207962036, y: -114.07894131991658 },
    { x: 16.229857607584073, y: -113.87495059795809 },
    { x: 14.957394008004293, y: -113.65916248398945 },
    { x: 13.686378303749485, y: -113.43163607577904 },
    { x: 12.417977675744892, y: -113.19265947494767 },
    { x: 11.151896635148674, y: -112.94232132814787 },
    { x: 9.888312475265936, y: -112.6808728008952 },
    { x: 8.626028466287254, y: -112.40821047209502 },
    { x: 7.366817541263624, y: -112.12485144722052 },
    { x: 6.110398985795304, y: -111.83071446684022 },
    { x: 4.856255694409087, y: -111.52594727537502 },
    { x: 3.6046831559468058, y: -111.21080842556152 },
    { x: 2.355238137145713, y: -110.8851649474209 },
    { x: 1.1091025933731347, y: -110.5494526869949 },
    { x: -0.13438832526504993, y: -110.20377506537811 },
    { x: -1.375190295442566, y: -109.84802127425485 },
    { x: -2.613406738254055, y: -109.48244986636173 },
    { x: -3.848683067089319, y: -109.10724552222491 },
    { x: -5.080605597569793, y: -108.72251905016005 },
    { x: -6.309691435168683, y: -108.32843296903017 },
    { x: -7.536044000980631, y: -107.92475088776182 },
    { x: -8.758850700690598, y: -107.51218936679642 },
    { x: -9.97862863977179, y: -107.09027562398705 },
    { x: -11.195067554940284, y: -106.65959324979633 },
    { x: -12.408137897311896, y: -106.2198763042666 },
    { x: -13.619139817790687, y: -105.77102875352428 },
    { x: -14.826462902188673, y: -105.31347905639 },
    { x: -16.030491286000235, y: -104.8472936978532 },
    { x: -17.23050102156289, y: -104.37279032841884 },
    { x: -18.427733162012323, y: -103.88945184261371 },
    { x: -19.6215524063386, y: -103.39778057146891 },
    { x: -20.811766686794535, y: -102.8975548983531 },
    { x: -21.998435101148484, y: -102.38912202265543 },
    { x: -23.181365581653267, y: -101.87243023382852 },
    { x: -24.3599966995094, y: -101.34774547183011 },
    { x: -25.535466086757925, y: -100.81472792449202 },
    { x: -26.706990697968006, y: -100.27342191514056 },
    { x: -27.874777375328915, y: -99.72400473708082 },
    { x: -29.039165931008753, y: -99.16617351424992 },
    { x: -30.19900395852439, y: -98.60035670546851 },
    { x: -31.35505972886458, y: -98.02634746854734 },
    { x: -32.50712639984004, y: -97.44377644243409 },
    { x: -33.65517442256659, y: -96.85293172874954 },
    { x: -34.79825823275037, y: -96.2538133274937 },
    { x: -35.93698358251713, y: -95.6462143964773 },
    { x: -37.07092201304622, y: -95.02976557464804 },
    { x: -38.2003099154111, y: -94.40431173036397 },
    { x: -39.32436424418091, y: -93.76961647255159 },
    { x: -40.442907706050576, y: -93.12516269573773 },
    { x: -41.55517203003131, y: -92.47059581331219 },
    { x: -42.66121631389148, y: -91.80446054272893 },
    { x: -43.75891303796992, y: -91.1253754736524 },
    { x: -44.84495272723809, y: -90.42826558522414 },
    { x: -44.20037336766645, y: -89.32283444071076 },
    { x: -43.63173464044556, y: -88.16442214685696 },
    { x: -43.09577697913125, y: -86.98995742167067 },
    { x: -42.623925622052326, y: -85.78901689625624 },
    { x: -42.222858617034184, y: -84.5621029016448 },
    { x: -41.86475568961836, y: -83.32207658967711 },
    { x: -41.53679262406938, y: -82.07310435302294 },
    { x: -41.23205498148837, y: -80.81821495231111 },
    { x: -40.94704121909961, y: -79.56006778711807 },
    { x: -40.67977156166285, y: -78.2975769359501 },
    { x: -40.63643812300824, y: -78.21666470383555 },
    { x: -40.877483145732434, y: -79.48482155354563 },
    { x: -41.16367886348851, y: -80.74305736539121 },
    { x: -41.48989854487069, y: -81.99182275985609 },
    { x: -41.85466474566981, y: -83.23014262376223 },
    { x: -42.257859270349144, y: -84.45650257679522 },
    { x: -42.69960031444542, y: -85.66887113316749 },
    { x: -43.18109938221015, y: -86.86641353690084 },
    { x: -43.70368617343157, y: -88.04651471174508 },
    { x: -44.269015425623955, y: -89.20743866075445 },
    { x: -44.87813612417579, y: -90.3451297995748 },
    { x: -45.53310191653781, y: -91.45695827751383 },
    { x: -46.23596645016074, y: -92.53959984510094 },
    { x: -46.98802987594865, y: -93.58845965084564 },
    { x: -47.79139016467854, y: -94.59974066313039 },
    { x: -48.64595866969787, y: -95.56651366861425 },
    { x: -49.552946895258124, y: -96.48455317685901 },
    { x: -50.518190745985514, y: -97.340842904382 },
    { x: -51.54300514722615, y: -98.12535100500304 },
    { x: -52.62043133675493, y: -98.83566924466119 },
    { x: -53.74373216897808, y: -99.47102196514662 },
    { x: -54.90606707720719, y: -100.03234734353218 },
    { x: -56.10112737466916, y: -100.5212188579006 },
    { x: -57.32214636688605, y: -100.93974186624996 },
    { x: -58.56410074354671, y: -101.2907161253566 },
    { x: -59.822366104276476, y: -101.57727381694392 },
    { x: -61.09290902638435, y: -101.80229595721978 },
    { x: -62.37335082469359, y: -101.96862662628685 },
    { x: -63.65909664771371, y: -102.07795011054351 },
    { x: -64.94872814900391, y: -102.13213537691439 },
    { x: -66.23999961336628, y: -102.13102729375753 },
    { x: -67.52939472358301, y: -102.07202555926479 },
    { x: -68.67057263073697, y: -101.79849892560225 },
    { x: -68.88967760695517, y: -100.52660414204298 },
    { x: -69.28037295362502, y: -99.29920259084254 },
    { x: -69.79034237130024, y: -98.11397468459252 },
    { x: -70.32774792793953, y: -96.93982022269014 },
    { x: -70.12198427293002, y: -97.32801868864651 },
    { x: -69.624307191075, y: -98.51868358958623 },
    { x: -69.20780089407116, y: -99.73979861567672 },
    { x: -68.87315978069678, y: -100.98616316330171 },
    { x: -68.62564355233647, y: -102.2523697866557 },
    { x: -68.47263943003603, y: -103.53360201761684 },
    { x: -68.42271659020855, y: -104.82297496617045 },
    { x: -68.48469537478275, y: -106.11237007638718 },
    { x: -68.66616984699368, y: -107.38979788850975 },
    { x: -68.97256222708896, y: -108.64298084116001 },
    { x: -69.4055863503512, y: -109.85847419203465 },
    { x: -69.96202138840444, y: -111.02235302946231 },
    { x: -70.6344653457608, y: -112.12358084520065 },
    { x: -71.41160099977813, y: -113.15341116953138 },
    { x: -72.28017567590028, y: -114.1075150909217 },
    { x: -73.22675940626598, y: -114.9848731728673 },
    { x: -74.23846887737139, y: -115.78731744618752 },
    { x: -75.30258329457565, y: -116.51747037435359 },
    { x: -76.40988340601362, y: -117.1803700421188 },
    { x: -77.55230236630327, y: -117.78127615086771 },
    { x: -78.72330987204016, y: -118.32501994316428 },
    { x: -79.92008400478474, y: -118.80730205635987 },
    { x: -81.1428907044947, y: -119.21889585136826 },
    { x: -82.3904150458239, y: -119.5487869816102 },
    { x: -83.65902251601779, y: -119.78460185183398 },
    { x: -84.94311360152363, y: -119.91299175360984 },
    { x: -86.2331735616345, y: -119.92075572292897 },
    { x: -87.51704303050899, y: -119.79677599211743 },
    { x: -88.77979982163458, y: -119.5333329151824 },
    { x: -90.00522159759477, y: -119.12836545745209 },
    { x: -91.17585974227934, y: -118.58664576372205 },
    { x: -92.2793037243314, y: -117.9184272968039 },
    { x: -93.3063195174437, y: -117.13759064504262 },
    { x: -94.25213497682064, y: -116.2592279010348 },
    { x: -95.1141941239804, y: -115.29925113891306 },
    { x: -95.89289586885944, y: -114.27028511944468 },
    { x: -96.587796978195, y: -113.18290834316723 },
    { x: -97.19521861590631, y: -112.04461883944218 },
    { x: -97.42921622975281, y: -111.58501549485717 },
    { x: -96.89813413432873, y: -112.76058830320034 },
    { x: -96.2479404867623, y: -113.87503185738959 },
    { x: -95.49606912872159, y: -114.9235075276399 },
    { x: -94.65070510112533, y: -115.89893096896839 },
    { x: -93.72016641487107, y: -116.79284381327759 },
    { x: -92.71228352426738, y: -117.59847197886853 },
    { x: -91.63621658341101, y: -118.3104892793672 },
    { x: -90.49697412817106, y: -118.91699490166883 },
    { x: -89.30178086073026, y: -119.40240180936678 },
    { x: -88.06102321387901, y: -119.75538539259787 },
    { x: -86.78851529097297, y: -119.96690369280203 },
    { x: -85.49999187283963, y: -120.02939219562839 },
    { x: -84.21330048552565, y: -119.93230194942355 },
    { x: -83.40606929296776, y: -120.212587890343 },
    { x: -83.52190091896578, y: -121.49779444622676 },
    { x: -83.70525174532234, y: -122.77527396889663 },
    { x: -83.94520345933176, y: -124.0438962135326 },
    { x: -84.23680662289335, y: -125.30104610388446 },
    { x: -84.57763822750412, y: -126.54605140283702 },
    { x: -84.96608785897605, y: -127.77721304954979 },
    { x: -85.40076671975255, y: -128.992477396572 },
    { x: -85.88086221551858, y: -130.19053690577857 },
    { x: -86.4057242708221, y: -131.37009881348646 },
    { x: -86.97431867471673, y: -132.5288878556136 },
    { x: -87.58583283288739, y: -133.66553000904545 },
    { x: -88.23983828651346, y: -134.77914250086704 },
    { x: -88.93448823033347, y: -135.86681476598633 },
    { x: -89.6691621377796, y: -136.9278967289513 },
    { x: -90.44272237681075, y: -137.9610956260789 },
    { x: -91.25409041315429, y: -138.96522950200185 },
    { x: -92.10134556933828, y: -139.93876550835316 },
    { x: -92.98323201778493, y: -140.88109050578595 },
    { x: -93.89815411874837, y: -141.79139189998526 },
    { x: -94.84492991686128, y: -142.6691932151936 },
    { x: -95.82100343364179, y: -143.51362275932757 },
    { x: -96.8251779392805, y: -144.32440720520847 },
    { x: -97.8555179818634, y: -145.10162781226782 },
    { x: -98.91047963219191, y: -145.84512944886367 },
    { x: -99.98868886715154, y: -146.55529625049036 },
    { x: -101.08789258432333, y: -147.23204326410593 },
    { x: -102.20654685450866, y: -147.87577309325727 },
    { x: -103.34325549292993, y: -148.4870508603545 },
    { x: -104.49712464584057, y: -149.06673717664935 },
    { x: -105.66574607917964, y: -149.61474339548937 },
    { x: -106.84821116475854, y: -150.13222931057868 },
    { x: -108.04746740377452, y: -150.6095176623473 },
    { x: -109.26598951527792, y: -151.03610382246814 },
    { x: -110.5015908818392, y: -151.40882236672306 },
    { x: -111.75270541259665, y: -151.725730455977 },
    { x: -113.01694703515246, y: -151.9843792264533 },
    { x: -114.29213651929814, y: -152.18315826396403 },
    { x: -115.57585824375171, y: -152.3207637239945 },
    { x: -116.86416743247472, y: -152.39621679975622 },
    { x: -118.15475188527982, y: -152.40926632573363 },
    { x: -119.44444987155944, y: -152.36012653133702 },
    { x: -120.73087531891576, y: -152.24935515175537 },
    { x: -122.01005390242618, y: -152.07835945259788 },
    { x: -123.28000584685039, y: -151.84883110748407 },
    { x: -124.53831553090643, y: -151.56259845362277 },
    { x: -125.78356460815351, y: -151.22195152953816 },
    { x: -127.0131010662362, y: -150.82928010123857 },
    { x: -128.2255878181452, y: -150.38735068300562 },
    { x: -129.42010146124977, y: -149.89866015555282 },
    { x: -130.59551175072994, y: -149.36587530567766 },
    { x: -131.7516266188385, y: -148.79117905719923 },
    { x: -132.88724194854498, y: -148.17761863879886 },
    { x: -134.00200315323917, y: -147.52737697429563 },
    { x: -135.09596933068948, y: -146.8425631152981 },
    { x: -136.1693325486431, y: -146.12511990094129 },
    { x: -137.2212432766797, y: -145.3774961950019 },
    { x: -138.25225555637778, y: -144.60098845477344 },
    { x: -139.26239893662145, y: -143.79748042162265 },
    { x: -140.2518507107159, y: -142.96805432343268 },
    { x: -141.22020458150357, y: -142.11464930572808 },
    { x: -142.16759351896326, y: -141.23800778422392 },
    { x: -143.09391410200035, y: -140.339223067635 },
    { x: -143.99893732676244, y: -139.41910036305535 },
    { x: -144.8825967082601, y: -138.47773570435848 },
    { x: -145.7432448962001, y: -137.5161226727751 },
    { x: -146.57972948409935, y: -136.53326768707456 },
    { x: -147.3888148691397, y: -135.52764528611087 },
    { x: -147.71318035803938, y: -134.6398859969328 },
    { x: -146.48861549972054, y: -134.23171248526862 },
    { x: -145.2709133697532, y: -133.8041475183592 },
    { x: -144.05961596043258, y: -133.35870178290847 },
    { x: -142.8551812794635, y: -132.89495420731677 },
    { x: -141.65814120676126, y: -132.41129807100668 },
    { x: -140.47042380701882, y: -131.90590873037988 },
    { x: -139.29387588549758, y: -131.37546932318676 },
    { x: -138.13120116510038, y: -130.81587255452592 },
    { x: -136.9857312825188, y: -130.21967210558316 },
    { x: -135.86537795149292, y: -129.57896364983952 },
    { x: -134.76655836981553, y: -128.9013929610774 },
    { x: -133.686265938521, y: -128.19507859522608 },
    { x: -132.62130199089646, y: -127.4645119826814 },
    { x: -131.57102383871097, y: -126.71435445992331 },
    { x: -130.53376197000816, y: -125.94670399772878 },
    { x: -129.50840830163116, y: -125.16300849142279 },
    { x: -128.4946747319592, y: -124.36377027203645 },
    { x: -127.49431203238015, y: -123.54752666980269 },
    { x: -128.23529462659937, y: -124.20313515039571 },
    { x: -129.23487428074756, y: -125.01970379035546 },
    { x: -130.2569775718644, y: -125.80782424206788 },
    { x: -131.2990780703522, y: -126.57021500287783 },
    { x: -132.35847205330822, y: -127.3075113737952 },
    { x: -133.43450944528038, y: -128.02037820471415 },
    { x: -134.52622990753278, y: -128.70872684898208 },
    { x: -135.63358172951806, y: -129.37265334047265 },
    { x: -136.75516872645858, y: -130.01121950211302 },
    { x: -137.89107215778586, y: -130.62419633005075 },
    { x: -139.0406345608268, y: -131.2109115871707 },
    { x: -140.20358999562376, y: -131.7707299724629 },
    { x: -141.379982785503, y: -132.30310483157 },
    { x: -142.5684167456869, y: -132.80654394584073 },
    { x: -143.76884755284917, y: -133.28057453312817 },
    { x: -144.98093539482167, y: -133.72423256108584 },
    { x: -146.20453252718355, y: -134.13669804817764 },
    { x: -147.43810240795725, y: -134.51658958406802 },
    { x: -148.68141603329033, y: -134.86319799553658 },
    { x: -149.93378639162555, y: -135.17548907163692 },
    { x: -151.19474808803704, y: -135.45242121420156 },
    { x: -152.46284583997877, y: -135.69302300366303 },
    { x: -153.73737786145136, y: -135.89643382876943 },
    { x: -155.01742813704516, y: -136.06180415910055 },
    { x: -156.30184426027702, y: -136.18829554506763 },
    { x: -157.59010173845272, y: -136.27519142622927 },
    { x: -158.87991053304805, y: -136.32188974407026 },
    { x: -160.17074615136866, y: -136.32834248165375 },
    { x: -161.46099817922672, y: -136.29764857820848 },
    { x: -162.75044499999078, y: -136.23042117308125 },
    { x: -164.03677441347352, y: -136.12633153493553 },
    { x: -165.3197906583172, y: -135.98500291549794 },
    { x: -166.59791286921808, y: -135.806269102295 },
    { x: -167.87084186372374, y: -135.58984938092698 },
    { x: -169.13632823302578, y: -135.33589149581474 },
    { x: -170.39354460836705, y: -135.04439175334778 },
    { x: -171.6415343446221, y: -134.71543880017865 },
    { x: -172.8791524225289, y: -134.34922470405454 },
    { x: -174.10564534554072, y: -133.94587135412274 },
    { x: -175.31901117675417, y: -133.50599188972998 },
    { x: -176.51865155126453, y: -133.02978576584457 },
    { x: -177.70328109260984, y: -132.51771837739236 },
    { x: -178.872397469759, y: -131.96991900074164 },
    { x: -180.02384730777712, y: -131.38728887686003 },
    { x: -181.1572538583909, y: -130.7698132313054 },
    { x: -182.27115445183327, y: -130.11791313567738 },
    { x: -183.3647364937892, y: -129.43147778166028 },
    { x: -184.43566931601873, y: -128.71097995140104 },
    { x: -185.48236466599704, y: -127.9557326333424 },
    { x: -186.50249187548414, y: -127.16502665426395 },
    { x: -187.49208770038896, y: -126.3365202650942 },
    { x: -188.44381663021306, y: -125.46408945958613 },
    { x: -189.3801912210935, y: -124.57652223815526 },
    { x: -190.3061793791835, y: -123.67748266244027 },
    { x: -191.20574714120326, y: -122.75204115870763 },
    { x: -192.08214303760766, y: -121.80386917581707 },
    { x: -192.9356607104332, y: -120.83558179001884 },
    { x: -193.76687636292152, y: -119.84810979116465 },
    { x: -194.57573828452527, y: -118.84213280359079 },
    { x: -195.3622206199708, y: -117.81770253784453 },
    { x: -196.12484407824365, y: -116.77643679533489 },
    { x: -196.86338150229673, y: -115.71809918498843 },
    { x: -197.57726961652523, y: -114.64251241350006 },
    { x: -198.26491093437807, y: -113.550843661795 },
    { x: -198.92643657902877, y: -112.44178539174814 },
    { x: -199.55961745652675, y: -111.31730260415766 },
    { x: -200.1638625891883, y: -110.17661964081377 },
    { x: -200.73769822641495, y: -109.02051954714732 },
    { x: -201.2800587615707, y: -107.84903925926349 },
    { x: -201.78927468269924, y: -106.66306524368785 },
    { x: -202.26411971110696, y: -105.46264182374664 },
    { x: -202.70304068356901, y: -104.2488918570388 },
    { x: -203.10464880252874, y: -103.02211821962725 },
    { x: -203.4674259940613, y: -101.7834880924372 },
    { x: -203.79008318809414, y: -100.53382884422578 },
    { x: -204.07122050623911, y: -99.2739973926343 },
    { x: -204.3094214488607, y: -98.00554505408238 },
    { x: -204.5035964008546, y: -96.72943216730599 },
    { x: -204.65269453002708, y: -95.44743905257712 },
    { x: -204.75558005114235, y: -94.16071811637896 },
    { x: -204.81168045456937, y: -92.87122697228862 },
    { x: -204.82042877109285, y: -91.58033964342066 },
    { x: -204.78147595451838, y: -90.29036094274129 },
    { x: -204.69470011569874, y: -89.00248021283895 },
    { x: -204.56015850559695, y: -87.71875848838538 },
    { x: -204.37822048526542, y: -86.44080618356858 },
    { x: -204.14958414709287, y: -85.17069172028135 },
    { x: -203.87499375359974, y: -83.90956011778583 },
    { x: -203.55543365199034, y: -82.65884449696485 },
    { x: -203.19359463753062, y: -81.41999275314343 },
    { x: -202.794021697969, y: -80.1925321041746 },
    { x: -202.3565301527793, y: -78.97824287033045 },
    { x: -201.88070077716722, y: -77.77827007087302 },
    { x: -201.36650402224856, y: -76.59453438327424 },
    { x: -200.81353913128154, y: -75.42812172902785 },
    { x: -200.22231582251842, y: -74.2808641389532 },
    { x: -199.59281008749073, y: -73.15389185787029 },
    { x: -198.9256535335979, y: -72.0491034015879 },
    { x: -198.2212967813237, y: -70.9673335260842 },
    { x: -197.4805431909569, y: -69.9104733599469 },
    { x: -196.70436787567553, y: -68.87929117416479 },
    { x: -195.89337658760533, y: -67.87499847298935 },
    { x: -195.04928316202893, y: -66.89877721178792 },
    { x: -194.17271735954054, y: -65.95118881935998 },
    { x: -193.26535053890163, y: -65.03329705553614 },
    { x: -192.32832771937444, y: -64.14544173248447 },
    { x: -191.36317251529962, y: -63.288494542288404 },
    { x: -190.37106872884976, y: -62.46263277825303 },
    { x: -189.35382622918104, y: -61.66841786917783 },
    { x: -188.31238688697684, y: -60.905731619526065 },
    { x: -187.24844606946715, y: -60.17504681144468 },
    { x: -186.16335194449286, y: -59.476437317144125 },
    { x: -185.05788386387425, y: -58.80968151999302 },
    { x: -183.93397727952535, y: -58.175222653254124 },
    { x: -182.79224163718243, y: -57.572809551411865 },
    { x: -181.634291044644, y: -57.00288544772901 },
    { x: -180.4606499946043, y: -56.465465116647636 },
    { x: -179.27263341240948, y: -55.96093269366212 },
    { x: -178.07079903324853, y: -55.489731412035226 },
    { x: -176.85630295721506, y: -55.05301367825009 },
    { x: -175.6292042820775, y: -54.652271710957955 },
    { x: -174.39041532963495, y: -54.290637691882246 },
    { x: -173.13890927616208, y: -53.97452372889071 },
    { x: -172.33031514132125, y: -54.4299459063638 },
    { x: -171.9340867660881, y: -55.65790888636373 },
    { x: -171.4472688991704, y: -56.85316125157289 },
    { x: -170.87964222123279, y: -58.012024165910475 },
    { x: -170.2347673728193, y: -59.130065296749024 },
    { x: -169.514982409391, y: -60.20107937841006 },
    { x: -168.72175000071488, y: -61.21948167178296 },
    { x: -167.85603048552693, y: -62.17652570714951 },
    { x: -166.9053320730387, y: -63.048705347142 },
    { x: -165.88767958260195, y: -63.84206333857588 },
    { x: -164.82102026774746, y: -64.56837491179816 },
    { x: -163.7176132218006, y: -65.23709570974745 },
    { x: -162.58516331631225, y: -65.85570160012207 },
    { x: -161.42900412487742, y: -66.42928976544364 },
    { x: -160.25313952130293, y: -66.96133219960369 },
    { x: -159.05951603833435, y: -67.45295176020116 },
    { x: -157.84821862901376, y: -67.8984307381466 },
    { x: -159.04060475245714, y: -67.50058456150443 },
    { x: -160.24028575668325, y: -67.02461113508194 },
    { x: -161.41659359352047, y: -66.49307103195302 },
    { x: -162.56727146693933, y: -65.90859410280996 },
    { x: -163.68953070099502, y: -65.27092918213717 },
    { x: -164.7788133803023, y: -64.57914548008293 },
    { x: -165.83080167415991, y: -63.83120412363857 },
    { x: -166.83883230918448, y: -63.025642443037036 },
    { x: -167.79653750083466, y: -62.16037724194341 },
    { x: -168.69537023436035, y: -61.234551602716365 },
    { x: -169.52682781833792, y: -60.247707517651094 },
    { x: -170.28156911175492, y: -59.200701904388886 },
    { x: -170.949850370052, y: -58.09687378684245 },
    { x: -171.52324277401587, y: -56.940744144291806 },
    { x: -171.99446252369535, y: -55.73944903226718 },
    { x: -172.3588926059369, y: -54.50148375497125 },
    { x: -172.61467513464746, y: -53.2368653841421 },
    { x: -172.76306593740478, y: -51.95487226941325 },
    { x: -172.8080541135737, y: -50.66527031700723 },
    { x: -172.75557529526435, y: -49.375771785695854 },
    { x: -172.61291697603855, y: -48.09327633993588 },
    { x: -172.38801672490993, y: -46.82229018456526 },
    { x: -172.08878625561857, y: -45.566994486695904 },
    { x: -171.7228861163889, y: -44.32954631487318 },
    { x: -171.29714948668834, y: -43.11100942892767 },
    { x: -170.81817315491074, y: -41.91266920532137 },
    { x: -170.29147537517733, y: -40.734171057444065 },
    { x: -169.72279232463018, y: -39.57586957190596 },
    { x: -169.11133357061735, y: -38.43905012516901 },
    { x: -168.45520059733008, y: -37.32764271882959 },
    { x: -167.752066430139, y: -36.245163670105484 },
    { x: -167.00051641621374, y: -35.19628170269765 },
    { x: -166.19836393812483, y: -34.18508933706544 },
    { x: -165.3446966740731, y: -33.216861049035565 },
    { x: -164.43926715215352, y: -32.297048607739804 },
    { x: -163.4820532107029, y: -31.431221977846697 },
    { x: -162.47439563034112, y: -30.624965898466854 },
    { x: -161.4180636505086, y: -29.883392326563968 },
    { x: -160.31620792098138, y: -29.211332504701986 },
    { x: -159.17268087753484, y: -28.612598238940535 },
    { x: -157.9924984432591, y: -28.0905581020765 },
    { x: -156.78038843962347, y: -27.646822508297863 },
    { x: -155.5424157751065, y: -27.282248375245928 },
    { x: -154.28376627888233, y: -26.99652543963678 },
    { x: -153.01000252839847, y: -26.788501294987277 },
    { x: -151.72589666845053, y: -26.65619616605714 },
    { x: -150.4367748854125, y: -26.597127946574986 },
    { x: -149.14619781982842, y: -26.608696334732695 },
    { x: -147.85779998445287, y: -26.688241930953787 },
    { x: -146.57562957641892, y: -26.833415598945688 },
    { x: -145.30210221700852, y: -27.042621698962524 },
    { x: -144.04060125346072, y: -27.315490869951994 },
    { x: -142.79524136789794, y: -27.65446089485921 },
    { x: -141.76198337300195, y: -27.99168753559962 },
    { x: -142.96038269437665, y: -27.513394521768763 },
    { x: -144.19889462602995, y: -27.15139114164077 },
    { x: -145.4607354017459, y: -26.88033922702856 },
    { x: -146.73719548791144, y: -26.690576292804256 },
    { x: -148.0226605965318, y: -26.575690231100097 },
    { x: -149.3127205566427, y: -26.53113051375188 },
    { x: -150.60351185163708, y: -26.552627326995136 },
    { x: -151.89133348377106, y: -26.63650183474906 },
    { x: -153.17376244454158, y: -26.779917344132066 },
    { x: -154.44709773620477, y: -26.990054234000667 },
    { x: -155.70586542796565, y: -27.27379739436954 },
    { x: -156.94457681458724, y: -27.63677588767558 },
    { x: -158.15489172350877, y: -28.084382385282215 },
    { x: -159.3278790044859, y: -28.622748280657454 },
    { x: -160.4507661523305, y: -29.258167486132308 },
    { x: -161.50644436310046, y: -29.999874028014016 },
    { x: -162.45878643227135, y: -30.86920220068283 },
    { x: -162.75455229489225, y: -29.776898147967827 },
    { x: -162.96349245495145, y: -28.503208269694444 },
    { x: -163.14034622039821, y: -27.22470192329921 },
    { x: -163.28794659050365, y: -25.942280349749698 },
    { x: -163.40739795481412, y: -24.657036857760698 },
    { x: -163.4990364318872, y: -23.369296485058218 },
    { x: -163.56271797091244, y: -22.080196863683312 },
    { x: -163.59804735556392, y: -20.789752768078074 },
    { x: -163.60440775288436, y: -19.49908705584146 },
    { x: -163.58099764939024, y: -18.208317922510204 },
    { x: -163.52692319133504, y: -16.918952361177652 },
    { x: -163.4408177428253, y: -15.630827852980794 },
    { x: -163.3218280798302, y: -14.345717330970615 },
    { x: -163.1683142392776, y: -13.063945832873134 },
    { x: -162.97901669997918, y: -11.787241968413069 },
    { x: -162.75243216245212, y: -10.516713820747286 },
    { x: -162.48693543806633, y: -9.253469473032652 },
    { x: -162.18076098099195, y: -7.999606896046176 },
    { x: -161.83254215533537, y: -6.756766052860022 },
    { x: -161.4403619772353, y: -5.527177884230017 },
    { x: -161.00272453442997, y: -4.312822165396437 },
    { x: -160.51825580380486, y: -3.1165799125671385 },
    { x: -159.98538600088767, y: -1.9408741342451423 },
    { x: -159.4031991102688, y: -0.7890734032273293 },
    { x: -158.77073479321226, y: 0.3360890086993575 },
    { x: -158.0876089142237, y: 1.4311558820854873 },
    { x: -157.35357769500854, y: 2.4929802607655525 },
    { x: -156.5760357438337, y: 3.523172558927536 },
    { x: -155.76562804622614, y: 4.5276130045238885 },
    { x: -154.92229550441743, y: 5.504883251113817 },
    { x: -154.046732517186, y: 6.453047846783325 },
    { x: -153.13913115227894, y: 7.370895287280902 },
    { x: -152.20034094011652, y: 8.256549218460918 },
    { x: -151.23068691842482, y: 9.108931106050685 },
    { x: -150.23182382471802, y: 9.926090723694116 },
    { x: -149.20385508009082, y: 10.707082507097347 },
    { x: -148.148841719215, y: 11.450163072093577 },
    { x: -147.0670718437113, y: 12.154770989883318 },
    { x: -145.96062864991464, y: 12.819207199626044 },
    { x: -144.83038382990844, y: 13.44254091146998 },
    { x: -143.67795518510172, y: 14.023752688910813 },
    { x: -142.50478322359845, y: 14.561719674349575 },
    { x: -141.31196125411336, y: 15.055407656839863 },
    { x: -140.10155769853927, y: 15.503206222193688 },
    { x: -138.8743334406439, y: 15.903578828433528 },
    { x: -137.63224609400442, y: 16.253969497077538 },
    { x: -136.37612302737796, y: 16.55081758758165 },
    { x: -135.1072791661106, y: 16.786543811152875 },
    { x: -133.82652710451742, y: 16.94727496666722 },
    { x: -132.54189675187524, y: 17.071129114720968 },
    { x: -131.25334378485772, y: 17.149064296754077 },
    { x: -129.96335769695733, y: 17.19001905023195 },
    { x: -128.67275108248907, y: 17.196977812457085 },
    { x: -127.3819302386105, y: 17.171536223175377 },
    { x: -126.09268287281468, y: 17.114181838975846 },
    { x: -124.80451404129154, y: 17.025313569794967 },
    { x: -123.51956603814438, y: 16.904842768980192 },
    { x: -122.23816390109918, y: 16.752518271015955 },
    { x: -120.96089860783964, y: 16.56807413594462 },
    { x: -119.68841284659672, y: 16.350742092777416 },
    { x: -118.42245000153723, y: 16.100344848209247 },
    { x: -117.16374879476577, y: 15.816188003461807 },
    { x: -115.9127746212082, y: 15.497325994241237 },
    { x: -114.67113050783146, y: 15.143389459495245 },
    { x: -113.44041209438144, y: 14.753816970424355 },
    { x: -112.22191953176223, y: 14.328002774902805 },
    { x: -111.01696035809888, y: 13.86537066968903 },
    { x: -109.826915983727, y: 13.365462647078187 },
    { x: -108.65346330782398, y: 12.82767295494452 },
    { x: -107.49836787621975, y: 12.252045916614309 },
    { x: -106.36280425706059, y: 11.63812352438271 },
    { x: -105.24901816554441, y: 10.986068297112732 },
    { x: -104.15821371870172, y: 10.295791588151827 },
    { x: -103.09241501509901, y: 9.567899149625747 },
    { x: -102.05302562673502, y: 8.802376207092404 },
    { x: -101.04172984000817, y: 8.000227422614023 },
    { x: -100.05999771190659, y: 7.162221067179367 },
    { x: -99.1092254272079, y: 6.289376577292755 },
    { x: -98.19073529847935, y: 5.382713389458507 },
    { x: -97.30259926102795, y: 4.445866016431153 },
    { x: -96.43430529930554, y: 3.4907574329786004 },
    { x: -95.58554315002822, y: 2.5180968123212457 },
    { x: -94.7578198062893, y: 1.5279728011116385 },
    { x: -93.95185921575128, y: 0.5193659628454596 },
    { x: -93.16980367251746, y: -0.5073838903091847 },
    { x: -92.41280558307096, y: -1.5529859315726904 },
    { x: -91.68269697823115, y: -2.6172628676399587 },
    { x: -90.98120646772273, y: -3.700894322847202 },
    { x: -90.31047634564898, y: -4.803570033910498 },
    { x: -89.6723238683872, y: -5.9257627829767765 },
    { x: -89.06930501441917, y: -7.0668372690361 },
    { x: -88.50388711557426, y: -8.227000334277749 },
    { x: -87.97838975926078, y: -9.406089459838718 },
    { x: -87.49618151827566, y: -10.603247728077696 },
    { x: -87.0600399877321, y: -11.818179650152848 },
    { x: -86.67365877815298, y: -13.049658947370574 },
    { x: -86.34086447004005, y: -14.296769604321195 },
    { x: -86.06611894490494, y: -15.557723913511634 },
    { x: -85.85453415971138, y: -16.83107397961691 },
    { x: -85.712995004474, y: -18.113835365334523 },
    { x: -85.65055821219497, y: -19.40300885891989 },
    { x: -85.68387457911149, y: -20.692861976841463 },
    { x: -85.74731603345275, y: -21.97566768588535 },
    { x: -85.79160981084333, y: -23.26506279610209 },
    { x: -85.94740630269906, y: -24.546110346537084 },
    { x: -86.17174143141769, y: -25.817259020770713 },
    { x: -86.44596985107957, y: -27.078449721034616 },
    { x: -86.75929144451581, y: -28.3307166582752 },
    { x: -87.10468835173286, y: -29.57434054689221 },
    { x: -87.47713726241962, y: -30.810296500063686 },
    { x: -87.87284114495851, y: -32.038820908863094 },
    { x: -88.28903717867844, y: -33.26081501425802 },
    { x: -88.72336145284474, y: -34.4762344929222 },
    { x: -89.17402625996432, y: -35.68598058582321 },
    { x: -89.64615833144299, y: -36.8871575023111 },
    { x: -90.16601185087748, y: -38.068403696417434 },
    { x: -90.73903858739956, y: -39.225035669999194 },
    { x: -91.36862188824824, y: -40.35164597725086 },
    { x: -92.05827807064131, y: -41.44267942794599 },
    { x: -92.81106544409171, y: -42.49086699657552 },
    { x: -93.6298797992494, y: -43.48857029657811 },
    { x: -94.51647929472327, y: -44.42617116615214 },
    { x: -95.47213453253322, y: -45.29354911246486 },
    { x: -96.49615111390091, y: -46.07848567190655 },
    { x: -97.58711807960663, y: -46.76778726768941 },
    { x: -98.74080255199112, y: -47.344714456923676 },
    { x: -99.95356263107881, y: -47.78527354565263 },
    { x: -100.3145318002604, y: -47.90098697611391 },
    { x: -99.0801050018454, y: -47.52875968205854 },
    { x: -97.91242174557912, y: -46.981159760376066 },
    { x: -96.81555977747888, y: -46.302554860667506 },
    { x: -95.7904203385122, y: -45.519080970992896 },
    { x: -94.83588795830123, y: -44.65102340034395 },
    { x: -93.94911116952225, y: -43.71361459851712 },
    { x: -93.12658842939958, y: -42.719841300110886 },
    { x: -92.36416811970547, y: -41.67952850911617 },
    { x: -91.65697467454969, y: -40.60010776990503 },
    { x: -91.00124061119891, y: -39.488449198050056 },
    { x: -90.39339051466695, y: -38.35030005152486 },
    { x: -89.82927276672609, y: -37.18929484308399 },
    { x: -89.29723033256604, y: -36.013899328045916 },
    { x: -88.788900877963, y: -34.82731956034452 },
    { x: -88.30663353920951, y: -33.62976238216907 },
    { x: -87.85330933251343, y: -32.421611929013956 },
    { x: -87.4313364919357, y: -31.20184876437485 },
    { x: -87.04454159797803, y: -29.97029559494667 },
    { x: -86.6973274343837, y: -28.727233135129136 },
    { x: -86.39510144695825, y: -27.4722477005437 },
    { x: -86.14513266121074, y: -26.20585639666356 },
    { x: -85.95760066774227, y: -24.92910820887722 },
    { x: -85.84800385630689, y: -23.642815731499713 },
    { x: -85.84770836746507, y: -22.352061372610553 },
    { x: -85.20934904801398, y: -21.47977831152342 },
    { x: -83.98593659617826, y: -21.074500590509174 },
    { x: -82.71153754468449, y: -20.877734570733455 },
    { x: -81.42159578011037, y: -20.872164606064928 },
    { x: -80.14254277935773, y: -21.039426064983754 },
    { x: -78.89253633175714, y: -21.358598337488246 },
    { x: -77.68283456218244, y: -21.807431113788486 },
    { x: -76.51925860081762, y: -22.36518107718788 },
    { x: -75.40333021519818, y: -23.013838182776794 },
    { x: -74.3348425631348, y: -23.737844943032783 },
    { x: -73.31165335052422, y: -24.52473172883056 },
    { x: -72.33107362890578, y: -25.36425985180065 },
    { x: -71.39031102872417, y: -26.24905686533935 },
    { x: -70.49740284647717, y: -27.181117319129033 },
    { x: -69.6632969437547, y: -28.166085050048675 },
    { x: -68.90186652168073, y: -29.207993480789288 },
    { x: -68.2297180531662, y: -30.30987137197964 },
    { x: -67.66803808817043, y: -31.47100955039933 },
    { x: -67.23990430524051, y: -32.6885565487247 },
    { x: -66.97061054923721, y: -33.94968815122023 },
    { x: -66.88118085125684, y: -35.23634998965002 },
    { x: -66.98535544244461, y: -36.52193329380713 },
    { x: -67.28535048911422, y: -37.77607658519335 },
    { x: -67.77516756777652, y: -38.968521806405114 },
    { x: -68.456505739272, y: -40.0631306720864 },
    { x: -69.6741709331341, y: -39.84572475670874 },
    { x: -70.92584689269103, y: -39.53125075678937 },
    { x: -72.17905939422548, y: -39.22144548057094 },
    { x: -73.43318791116961, y: -38.91948543310314 },
    { x: -74.69276819724551, y: -38.635299039471526 },
    { x: -75.95589434942342, y: -38.370925172684714 },
    { x: -77.22111847237832, y: -38.11482499346919 },
    { x: -78.48761319735311, y: -37.86365947791226 },
    { x: -79.43707794392668, y: -37.670232482049244 },
    { x: -78.16343238897957, y: -37.878182754488286 },
    { x: -76.89418961777575, y: -38.111825781724605 },
    { x: -75.62862568265274, y: -38.36640419340469 },
    { x: -74.36727246352584, y: -38.63995298873037 },
    { x: -73.10981969711109, y: -38.93194028778635 },
    { x: -71.85685836109221, y: -39.242144473941245 },
    { x: -70.60862484654263, y: -39.57058032163717 },
    { x: -69.36531122120954, y: -39.917558094158025 },
    { x: -68.12771530496589, y: -40.28341760367192 },
    { x: -66.89598484223262, y: -40.66889757228345 },
    { x: -65.67076990846172, y: -41.07461852656044 },
    { x: -64.4527944513157, y: -41.50123054195493 },
    { x: -63.24266422292031, y: -41.949959897160525 },
    { x: -62.04122136647478, y: -42.42163396093435 },
    { x: -60.849367122946674, y: -42.91764153083302 },
    { x: -59.668756229850274, y: -43.439135013339666 },
    { x: -58.50020128150061, y: -43.98776914596856 },
    { x: -57.34568205313794, y: -44.564784981855375 },
    { x: -56.20698625225536, y: -45.17223616845086 },
    { x: -55.0858277141355, y: -45.81205815766901 },
    { x: -53.985190876080836, y: -46.48608298032917 },
    { x: -52.90772036322579, y: -47.196940487123655 },
    { x: -51.85712456053533, y: -47.946566129966456 },
    { x: -50.83708230409026, y: -48.73763408287615 },
    { x: -49.85288284415938, y: -49.572478707703205 },
    { x: -48.90951994216963, y: -50.453508238508554 },
    { x: -48.013553450409695, y: -51.38236263836436 },
    { x: -47.167450700708855, y: -52.357180327567086 },
    { x: -46.372748235044625, y: -53.373986981194086 },
    { x: -45.63014045219533, y: -54.42978338750079 },
    { x: -44.94029220205508, y: -55.52080206375383 },
    { x: -44.30339555237107, y: -56.64314255724102 },
    { x: -43.7187413299229, y: -57.794101145059614 },
    { x: -43.18562036149017, y: -58.96957053230814 },
    { x: -42.70302798501067, y: -60.167024289388955 },
    { x: -42.26970837290659, y: -61.38282790354751 },
    { x: -41.88408065987416, y: -62.61482430623844 },
    { x: -41.54472649947256, y: -63.86026545123271 },
    { x: -41.25030141747147, y: -65.11709769107959 },
    { x: -40.999091578588256, y: -66.38326737832837 },
    { x: -40.7899445763398, y: -67.65720842211731 },
    { x: -40.621530710937826, y: -68.93671943057477 },
    { x: -40.492786222551764, y: -70.22125374934338 },
    { x: -40.40304626128748, y: -71.50818152773083 },
    { x: -40.35183804499805, y: -72.79802725843135 },
    { x: -40.33944228808321, y: -74.08875945565738 },
    { x: -40.36711481812075, y: -75.37885635187347 },
    { x: -40.438918606685846, y: -76.66771958217491 },
    { x: -40.31434051096961, y: -77.83767071530222 },
    { x: -39.24348894817158, y: -78.557932154488 },
    { x: -38.15905967309139, y: -79.2582554840712 },
    { x: -37.06510088286213, y: -79.94296222836356 },
    { x: -35.962750209524856, y: -80.61405432426854 },
    { x: -34.85239178857393, y: -81.2729944415532 },
    { x: -33.73542919200808, y: -81.92002635851205 },
    { x: -32.611965840921926, y: -82.55585924836546 },
    { x: -31.482179028620568, y: -83.18092895715516 },
    { x: -30.347014319397882, y: -83.79516161267068 },
    { x: -29.20577731447555, y: -84.3992959370166 },
    { x: -28.059842036968096, y: -84.9928886969302 },
    { x: -26.90846976477094, y: -85.57640528733731 },
    { x: -25.751941212283818, y: -86.14995651655364 },
    { x: -24.590463221696016, y: -86.71363841845282 },
    { x: -23.424464251828194, y: -87.26737712082435 },
    { x: -22.25354539274387, y: -87.81123910865766 },
    { x: -21.07875562983155, y: -88.34498060365821 },
    { x: -19.898720939976723, y: -88.86931077904646 },
    { x: -18.714401661915332, y: -89.38369775490705 },
    { x: -17.52672858549915, y: -89.88779433185086 },
    { x: -16.33429813872948, y: -90.3823466192035 },
    { x: -15.137789945942536, y: -90.86695570702851 },
    { x: -13.937159683812036, y: -91.34155511033647 },
    { x: -12.733279044421389, y: -91.80598969748542 },
    { x: -11.525039944613725, y: -92.26059928064346 },
    { x: -10.313122008725255, y: -92.7049332393268 },
    { x: -9.097347943450883, y: -93.13924273905103 },
    { x: -7.878175756495446, y: -93.56332093762681 },
    { x: -6.6551031168278305, y: -93.97709396284372 },
    { x: -5.429267656489089, y: -94.38030326196514 },
    { x: -4.199177156827972, y: -94.77342161713801 },
    { x: -2.9663533853799104, y: -95.15588021234181 },
    { x: -1.7304713044188917, y: -95.52757562648188 },
    { x: -0.49105813179798424, y: -95.88875902507378 },
    { x: 0.7510439892835915, y: -96.23914230649676 },
    { x: 1.9965885553725065, y: -96.5788584407296 },
    { x: 3.2445265810802577, y: -96.9074198711833 },
    { x: 4.495522916300968, y: -97.22505560171027 },
    { x: 5.749296846634894, y: -97.53164743677378 },
    { x: 7.006173409808055, y: -97.82719537637382 },
    { x: 8.264941101568937, y: -98.11135222112127 },
    { x: 9.526530711769313, y: -98.38421400488969 },
    { x: 10.790129646094144, y: -98.64549262605831 },
    { x: 12.056550498858465, y: -98.89537276515327 },
    { x: 13.324596540252864, y: -99.13353677166961 },
    { x: 14.59524288345538, y: -99.36009545392301 },
    { x: 15.867706483035162, y: -99.57483458250314 },
    { x: 17.142238504507766, y: -99.77772460852582 },
    { x: 18.41920830892548, y: -99.96873598310687 },
    { x: 19.697345294268427, y: -100.1475953790676 },
    { x: 20.97758025038838, y: -100.31436928139739 },
    { x: 22.258967612991484, y: -100.46885823512802 },
    { x: 23.54202448755093, y: -100.61106962748059 },
    { x: 24.826071249730514, y: -100.74082616514993 },
    { x: 26.11131474171951, y: -100.85810568647291 },
    { x: 27.397533346886558, y: -100.96281954479701 },
    { x: 28.685185072936488, y: -101.05492341679594 },
    { x: 29.973575521090996, y: -101.13429910693299 },
    { x: 31.262675142465902, y: -101.20088751743975 },
    { x: 32.55260213259793, y: -101.2546295505479 },
    { x: 33.84273596491926, y: -101.29542178516276 },
    { x: 35.13319483496658, y: -101.32323467240016 },
    { x: 36.42380144943483, y: -101.33798695282862 },
    { x: 37.71485129716582, y: -101.33964169034287 },
    { x: 39.005369264981525, y: -101.32813239995353 },
    { x: 40.29653730824925, y: -101.30339998389222 },
    { x: 41.58681888499148, y: -101.26538534439058 },
    { x: 42.87680497289188, y: -101.21398506035395 },
    { x: 44.166584218603, y: -101.14921390622445 },
    { x: 45.45459053126313, y: -101.07112359254938 },
    { x: 46.74221270842887, y: -100.97958853657097 },
    { x: 48.028771125764024, y: -100.87463089995235 },
    { x: 49.314147587731846, y: -100.7562137465883 },
    { x: 50.59769201888032, y: -100.62424104260522 },
    { x: 51.8803499835033, y: -100.47872017522415 },
    { x: 53.16117591730691, y: -100.3197250166556 },
    { x: 54.44079034685902, y: -100.14715953302589 },
    { x: 55.718631843360136, y: -99.96107543488237 },
    { x: 56.99375484251641, y: -99.76148010944611 },
    { x: 58.267075359737504, y: -99.54829229728561 },
    { x: 59.53782512403466, y: -99.3216671300428 },
    { x: 60.80612233094461, y: -99.0816046077177 },
    { x: 62.071376002783694, y: -98.82820076418388 },
    { x: 63.33426576388813, y: -98.56118965948373 },
    { x: 64.59440747876353, y: -98.28082245913278 },
    { x: 65.8510919741895, y: -97.98551091060621 },
    { x: 67.10381691913493, y: -97.67431683683115 },
    { x: 68.35249366694725, y: -97.34678223010282 },
    { x: 69.59661988659538, y: -97.00305483484212 },
    { x: 70.83628422473184, y: -96.64255844780747 },
    { x: 72.07062976371533, y: -96.26552946007233 },
    { x: 73.30007018792443, y: -95.87162067224756 },
    { x: 74.52377812860199, y: -95.46064001658596 },
    { x: 75.74178313463219, y: -95.03249884643499 },
    { x: 76.9529327995319, y: -94.58739661676287 },
    { x: 78.15814313871078, y: -94.12477928599118 },
    { x: 79.35623219680151, y: -93.64483892186712 },
    { x: 80.5470817782674, y: -93.1473391333172 },
    { x: 81.73107601860276, y: -92.63196226983648 },
    { x: 82.9063828869883, y: -92.09933624521382 },
    { x: 84.07371155664437, y: -91.54895134119708 },
    { x: 85.23276653872914, y: -90.9807336855758 },
    { x: 86.38304550221152, y: -90.39476453778147 },
    { x: 87.5238392738711, y: -89.79122857834025 },
    { x: 88.65482281598187, y: -89.17016274335738 },
    { x: 89.77611432408058, y: -88.53135280342251 },
    { x: 90.88765470039881, y: -87.87466578855681 },
    { x: 91.98838018510601, y: -87.20062619145456 },
    { x: 93.07784754493943, y: -86.5094039181998 },
    { x: 94.156529562046, y: -85.80058528441394 },
    { x: 95.22345112324767, y: -85.07463568502291 },
    { x: 96.27875997296533, y: -84.33148124781624 },
    { x: 97.32198332905212, y: -83.57136575108841 },
    { x: 98.35288480043448, y: -82.79442216481827 },
    { x: 99.37075521389208, y: -82.0011823689211 },
    { x: 100.37574231384582, y: -81.19149861897603 },
    { x: 101.36775745364315, y: -80.36544478719347 },
    { x: 102.34623920448459, y: -79.52346410683616 },
    { x: 103.31092162641251, y: -78.66574864565133 },
    { x: 104.2618933660794, y: -77.79229101641793 },
    { x: 105.19817931030727, y: -76.9041180428613 },
    { x: 106.12016359459051, y: -76.00094162336066 },
    { x: 107.02790531669743, y: -75.08278391957916 },
    { x: 107.92037026568165, y: -74.15076040189471 },
    { x: 108.79811987034269, y: -73.20448693481292 },
    { x: 109.66085864183864, y: -72.24429594328087 },
    { x: 110.50885252012722, y: -71.27006184454076 },
    { x: 111.34124458756708, y: -70.28295181951783 },
    { x: 112.15800529527404, y: -69.28312099985406 },
    { x: 112.95889825217462, y: -68.27102739325426 },
    { x: 113.74430759376325, y: -67.24652325529753 },
    { x: 114.51381963566132, y: -66.21019956366754 },
    { x: 115.26761167117394, y: -65.16214496501684 },
    { x: 116.00527001592256, y: -64.10306863256581 },
    { x: 116.72714925651736, y: -63.03273417524099 },
    { x: 117.43304255076907, y: -61.9516439240735 },
    { x: 118.12283170314096, y: -60.86024111232609 },
    { x: 118.7965462625172, y: -59.758717807745924 },
    { x: 119.45380209340341, y: -58.64788660464808 },
    { x: 120.09507197794653, y: -57.527392916422336 },
    { x: 120.71985358511543, y: -56.39816753292046 },
    { x: 121.32876744147799, y: -55.25947173203789 },
    { x: 121.92104527604542, y: -54.11281250686795 },
    { x: 122.49695302877537, y: -52.957731849705795 },
    { x: 123.05660889520458, y: -51.79443660274074 },
    { x: 123.59977648425959, y: -50.623562066982686 },
    { x: 124.12654444259293, y: -49.4450195957791 },
    { x: 124.63679457466787, y: -48.259178550182284 },
    { x: 125.13034958717934, y: -47.06620144905523 },
    { x: 125.60685489351712, y: -45.86707818001807 },
    { x: 126.0666650802914, y: -44.6609518254295 },
    { x: 126.50951420754454, y: -43.448236069668084 },
    { x: 126.93495904201382, y: -42.2296696348384 },
    { x: 127.34276319262571, y: -41.00522297205627 },
    { x: 127.7328675616119, y: -39.774290329195935 },
    { x: 128.10435613356267, y: -38.53821618048772 },
    { x: 128.45693341963627, y: -37.296394773805886 },
    { x: 128.78959475777037, y: -36.04919547020271 },
    { x: 129.1011581925977, y: -34.796913758520034 },
    { x: 129.39008718214072, y: -33.53873704444282 },
    { x: 129.6529540558342, y: -32.27510856123381 },
    { x: 129.88213520155884, y: -31.00487590240985 },
    { x: 128.89709359842874, y: -30.881139949892834 },
    { x: 127.61668134900368, y: -31.04541697150916 },
    { x: 126.33609180627354, y: -31.209723542009666 },
    { x: 125.05565000796429, y: -31.37400056362599 },
    { x: 123.77559234514943, y: -31.53823326191604 },
    { x: 124.30658579392097, y: -31.47024127941057 },
    { x: 125.58661390785166, y: -31.30620064886771 },
    { x: 126.86717390169763, y: -31.14208614611439 },
    { x: 128.1475270533543, y: -30.97800119224526 },
    { x: 129.42749606951662, y: -30.81397533614449 },
    { x: 130.70826290555186, y: -30.649831284506988 },
    { x: 131.98837966613507, y: -30.485775879522038 },
    { x: 133.26864417113921, y: -30.321705700094995 },
    { x: 134.54929281163774, y: -30.157576422899588 },
    { x: 135.82955731664188, y: -29.993506243472545 },
    { x: 137.11011731048785, y: -29.829391740719227 },
    { x: 138.39032271772362, y: -29.665336335734278 },
    { x: 139.67058722272776, y: -29.501266156307235 },
    { x: 140.9513836076472, y: -29.337122104669735 },
    { x: 142.23176630818804, y: -29.173037150800603 },
    { x: 143.5117057754662, y: -29.008996520257742 },
    { x: 144.79197028047034, y: -28.844926340830696 },
    { x: 146.07211658993774, y: -28.68087093584575 },
    { x: 147.35252883936278, y: -28.51677120753452 },
    { x: 148.6326160510618, y: -28.35273057699166 },
    { x: 149.91329424044451, y: -28.18860129979625 },
    { x: 151.19373603875374, y: -28.02450157148503 },
    { x: 152.47447332590482, y: -27.86037229428962 },
    { x: 153.75438324429877, y: -27.69634643818885 },
    { x: 155.03485459149218, y: -27.532246709877626 },
    { x: 156.31520774314887, y: -27.36816175600849 },
    { x: 157.5955313459214, y: -27.204076802139358 },
    { x: 158.87588449757806, y: -27.039991848270223 },
    { x: 160.1561490025822, y: -26.87592166884318 },
    { x: 161.4367089964282, y: -26.71180716608986 },
    { x: 162.71632342598028, y: -26.54782563331537 },
    { x: 163.99652883321605, y: -26.383755453888323 },
    { x: 165.27670469156763, y: -26.219700048903373 },
    { x: 166.55729423429779, y: -26.055585546150056 },
    { x: 167.83752919041774, y: -25.891515366723016 },
    { x: 169.1179414398428, y: -25.727415638411788 },
    { x: 170.3980877493102, y: -25.563360233426838 },
    { x: 171.67876593869292, y: -25.39923095623143 },
    { x: 172.9582326238241, y: -25.235264197899028 },
    { x: 174.23834938440731, y: -25.071208792914078 },
    { x: 175.51861388941145, y: -24.907138613487035 },
    { x: 176.79881929664722, y: -24.74306843405999 },
    { x: 178.07905425276718, y: -24.57899825463295 },
    { x: 179.35928920888713, y: -24.414928075205907 },
    { x: 180.63937642058616, y: -24.250887444663046 },
    { x: 181.91961137670611, y: -24.086817265236007 },
    { x: 183.20076234823577, y: -23.92262889027223 },
    { x: 184.48099730435572, y: -23.758558710845186 },
    { x: 185.76149820043332, y: -23.59445898253396 },
    { x: 187.0417036076691, y: -23.43038880310692 },
    { x: 188.3220567593258, y: -23.266303849237783 },
    { x: 189.602173519909, y: -23.102248444252833 },
    { x: 190.88276306263916, y: -22.938133941499515 },
    { x: 192.1627911765698, y: -22.774093310956655 },
    { x: 193.4423169594694, y: -22.610111778182162 },
    { x: 194.7226405622419, y: -22.44602682431303 },
    { x: 196.00284596947765, y: -22.28197141932808 },
    { x: 197.2832877677869, y: -22.117871691016852 },
    { x: 198.56375911498031, y: -21.953771962705627 },
    { x: 199.8443191088263, y: -21.78965745995231 },
    { x: 201.1244358694095, y: -21.62560205496736 },
    { x: 202.40514360767642, y: -21.46148755221404 },
    { x: 203.68520127049126, y: -21.29743214722909 },
    { x: 204.9657908132214, y: -21.13331764447577 },
    { x: 206.2457893782679, y: -20.969277013932913 },
    { x: 207.52614252992458, y: -20.805192060063778 },
    { x: 208.80652523046547, y: -20.641107106194642 },
    { x: 210.08664199104865, y: -20.477051701209692 },
    { x: 209.99116954625288, y: -19.701171874770147 },
    { x: 209.25563872116544, y: -18.640869263625518 },
    { x: 208.5199010538887, y: -17.580271163639054 },
    { x: 207.78413383772784, y: -16.519658289210497 },
    { x: 207.04833707268276, y: -15.458971542571483 },
    { x: 206.31277669871113, y: -14.398654156984762 },
    { x: 205.57703903143442, y: -13.338056056998296 },
    { x: 204.8411536197368, y: -12.277265889264642 },
    { x: 204.1053864035759, y: -11.216653014836087 },
    { x: 203.36976693183593, y: -10.156246982596814 },
    { x: 202.98675429505371, y: -8.945540550959855 },
    { x: 202.73337261318304, y: -7.679961841394752 },
    { x: 202.48005002908073, y: -6.4144865529242905 },
    { x: 202.22669789609427, y: -5.1490260388959195 },
    { x: 201.97334576310777, y: -3.883447329330817 },
    { x: 201.71987543458457, y: -2.6172924165241422 },
    { x: 201.4664642038297, y: -1.3514773158855735 },
    { x: 201.21305297307484, y: -0.08564744080491364 },
    { x: 200.95970084008835, y: 1.1799312687601895 },
    { x: 200.7062896093335, y: 2.445746369398758 },
    { x: 200.45287837857865, y: 3.711561470037326 },
    { x: 200.19949669670797, y: 4.977258375139162 },
    { x: 199.9460854659531, y: 6.24307347577773 },
    { x: 199.69267423519827, y: 7.509006771953032 },
    { x: 199.4392630044434, y: 8.7748218725916 },
    { x: 199.18588132257275, y: 10.040415356598794 },
    { x: 198.9324700918179, y: 11.306230457237362 },
    { x: 198.6791179588314, y: 12.571794392360372 },
    { x: 198.42570672807656, y: 13.837624267441035 },
    { x: 198.17235459509007, y: 15.103217751448227 },
    { x: 197.9189433643352, y: 16.369018077644704 },
    { x: 197.66559123134874, y: 17.6346115616519 },
    { x: 197.4121800005939, y: 18.900426662290467 },
    { x: 197.1588278676074, y: 20.16600537185557 },
    { x: 196.90541663685255, y: 21.431820472494138 },
    { x: 196.65206450386606, y: 22.697413956501332 },
    { x: 196.3986828219954, y: 23.962963117182255 },
    { x: 196.1453011401247, y: 25.228763443378732 },
    { x: 195.8919490071382, y: 26.494342152943833 },
    { x: 195.63853777638337, y: 27.76014247914031 },
    { x: 195.38515609451272, y: 29.025735963147508 },
    { x: 195.13177441264205, y: 30.291551063786073 },
    { x: 194.87839273077137, y: 31.557129773351175 },
    { x: 194.62501104890072, y: 32.82291532510556 },
    { x: 194.37162936703, y: 34.08849403467067 },
    { x: 194.11824768515936, y: 35.354294360867144 },
    { x: 193.8648660032887, y: 36.61987307043224 },
    { x: 193.61145477253385, y: 37.885717719955 },
    { x: 193.35810263954735, y: 39.15131120396219 },
    { x: 193.10475050656086, y: 40.4168899135273 },
    { x: 192.85133927580603, y: 41.682690239723776 },
    { x: 192.59798714281953, y: 42.948268949288874 },
    { x: 192.34457591206467, y: 44.21405450104326 },
    { x: 192.09122377907818, y: 45.479647985050455 },
    { x: 191.83781254832334, y: 46.74546308568902 },
    { x: 191.58446041533688, y: 48.01102702081203 },
    { x: 191.331049184582, y: 49.27685689589269 },
    { x: 191.07766750271134, y: 50.54249470322616 },
    { x: 190.82425627195647, y: 51.80830980386474 },
    { x: 190.57090413896998, y: 53.073888513429836 },
    { x: 190.31749290821514, y: 54.3397036140684 },
    { x: 190.06414077522868, y: 55.60528232363351 },
    { x: 189.8107886422422, y: 56.87086103319861 },
    { x: 189.55737741148732, y: 58.13664658495299 },
    { x: 189.30402527850083, y: 59.4022252945181 },
    { x: 189.050614047746, y: 60.668040395156666 },
    { x: 188.79723236587532, y: 61.93364865360595 },
    { x: 188.54382113512048, y: 63.19946375424452 },
    { x: 188.290469002134, y: 64.46504246380962 },
    { x: 188.03705777137912, y: 65.73082801556401 },
    { x: 189.07484413277618, y: 66.06626694881133 },
    { x: 190.35575871323235, y: 66.2268060365785 },
    { x: 191.63640735373085, y: 66.38728602657727 },
    { x: 192.91732193418704, y: 66.54779556546025 },
    { x: 194.19800012356976, y: 66.70830510434321 },
    { x: 195.47876695960497, y: 66.86881464322619 },
    { x: 196.75994748001878, y: 67.02935373099335 },
    { x: 198.0404779249806, y: 67.18983372099213 },
    { x: 199.32115611436328, y: 67.35031371099092 },
    { x: 200.60171610820927, y: 67.51079370098971 },
    { x: 201.88245339536033, y: 67.67130323987267 },
    { x: 202.81389332258217, y: 68.23592331884466 },
    { x: 203.1578718833584, y: 69.48001998960859 },
    { x: 203.5018504441347, y: 70.72411666037254 },
    { x: 203.8458881026793, y: 71.96839062444158 },
    { x: 204.1898371145714, y: 73.21242819743715 },
    { x: 204.53387477311603, y: 74.456672612622 },
    { x: 204.87782378500813, y: 75.70065108784921 },
    { x: 205.221743248016, y: 76.94462956307642 },
    { x: 205.56575135767645, y: 78.18881488049291 },
    { x: 205.90970036956853, y: 79.43285245348848 },
    { x: 206.2537380281132, y: 80.67709686867333 },
    { x: 206.59771658888943, y: 81.9211639905531 },
    { x: 206.94172469854988, y: 83.16540840573795 },
    { x: 207.28567371044196, y: 84.40944597873353 },
    { x: 207.6297113689866, y: 85.65369039391837 },
    { x: 207.97366038087867, y: 86.89769841802978 },
    { x: 208.31766849053912, y: 88.14194283321463 },
    { x: 208.6616175024312, y: 89.3859804062102 },
    { x: 209.0056551609758, y: 90.63022482139505 },
    { x: 209.3496041728679, y: 91.87423284550646 },
    { x: 209.69355318476, y: 93.11827041850201 },
    { x: 210.03756129442044, y: 94.36248528480269 },
    { x: 210.3815398551967, y: 95.60652285779825 },
    { x: 210.72554796485716, y: 96.8507672729831 },
    { x: 211.0694969767492, y: 98.09477529709451 },
    { x: 211.0003525877606, y: 99.32920948273056 },
    { x: 210.59768994299657, y: 100.55548817633205 },
    { x: 210.1949682004642, y: 101.78200326100699 },
    { x: 209.79230555570012, y: 103.00828195460848 },
    { x: 209.38958381316772, y: 104.23473794151506 },
    { x: 208.98695071728787, y: 105.46101663511656 },
    { x: 208.58428807252383, y: 106.68732487760222 },
    { x: 208.18156632999145, y: 107.91381041339301 },
    { x: 207.77890368522742, y: 109.1400891069945 },
    { x: 207.3762114915792, y: 110.36648599613271 },
    { x: 206.97357839569932, y: 111.59273514085002 },
    { x: 206.57085665316694, y: 112.81925022552498 },
    { x: 206.1681940084029, y: 114.04552891912647 },
    { x: 205.76547226587047, y: 115.27204400380141 },
    { x: 205.36280962110644, y: 116.4983226974029 },
    { x: 204.96008787857406, y: 117.72477868430948 },
    { x: 204.55742523381002, y: 118.95105737791098 },
    { x: 204.15470349127762, y: 120.17757246258594 },
    { x: 203.75204084651358, y: 121.40385115618743 },
    { x: 203.34940775063373, y: 122.63010030090473 },
    { x: 202.94668600810132, y: 123.85661538557969 },
    { x: 202.5439938144531, y: 125.08292362806536 },
    { x: 202.1412720719207, y: 126.30943871274032 },
    { x: 201.73860942715666, y: 127.53574695522599 },
    { x: 201.33588768462428, y: 128.76226203990095 },
    { x: 200.93322503986022, y: 129.9885998312708 },
    { x: 200.53047374844363, y: 131.21514446482993 },
    { x: 200.1278406525638, y: 132.44136406066306 },
    { x: 199.21835554629007, y: 132.92348365499564 },
    { x: 197.92993554925138, y: 132.84851813582293 },
    { x: 196.641249612255, y: 132.77352306776604 },
    { x: 195.35280006633215, y: 132.69855754859336 },
    { x: 194.06440961817762, y: 132.62359202942065 },
    { x: 192.7756941322971, y: 132.54862651024797 },
    { x: 191.48724458637423, y: 132.47366099107526 },
    { x: 190.19847000272534, y: 132.39866592301837 },
    { x: 188.9099613590341, y: 132.32370040384566 },
    { x: 187.62112767761684, y: 132.2487053357888 },
    { x: 186.3324712895047, y: 132.1737398166161 },
    { x: 185.0436671569716, y: 132.0987447485592 },
    { x: 183.75521761104875, y: 132.02377922938652 },
    { x: 182.46629528297893, y: 131.9488137102138 },
    { x: 181.1776093459826, y: 131.87381864215695 },
    { x: 179.88907115340717, y: 131.79885312298424 },
    { x: 178.60038521641084, y: 131.72388760381153 },
    { x: 177.31190612160378, y: 131.64889253575467 },
    { x: 176.02322018460742, y: 131.57392701658196 },
    { x: 174.7348001875687, y: 131.49896149740928 },
    { x: 173.44611425057238, y: 131.42399597823658 },
    { x: 172.1575169602286, y: 131.34900091017968 },
    { x: 170.86912651207408, y: 131.27403539100698 },
    { x: 170.18678367851638, y: 131.83082501567043 },
    { x: 170.2086794016961, y: 133.12149072790703 },
    { x: 170.23057512487583, y: 134.41218598902785 },
    { x: 170.25247084805557, y: 135.702940347917 },
    { x: 170.27436657123528, y: 136.9934878646169 },
    { x: 170.29626229441502, y: 138.2841535768535 },
    { x: 170.31815801759475, y: 139.5747010935534 },
    { x: 170.34005374077444, y: 140.8653372569058 },
    { x: 170.36194946395418, y: 142.15591432248988 },
    { x: 170.38384518713391, y: 143.4465209369581 },
    { x: 170.40574091031363, y: 144.73709800254218 },
    { x: 170.42763663349336, y: 146.02782281254716 },
    { x: 170.4495323566731, y: 147.3182816825945 },
    { x: 170.4714280798528, y: 148.60906559036783 },
    { x: 170.49332380303255, y: 149.89976085148862 },
    { x: 170.5152195262123, y: 151.19019017265177 },
    { x: 170.53711524939203, y: 152.48073768935166 },
    { x: 170.55901097257174, y: 153.7713147549357 },
    { x: 170.58090669575148, y: 155.06198046717233 },
    { x: 170.60280241893122, y: 156.3525575327564 },
    { x: 170.62469814211093, y: 157.64316414722464 },
    { x: 170.64659386529067, y: 158.93382985946124 },
    { x: 170.6684895884704, y: 160.2243182783928 },
    { x: 170.6903853116501, y: 161.51492489286105 },
    { x: 170.71228103482983, y: 162.80556105621346 },
    { x: 171.05623004672194, y: 164.0175085409861 },
    { x: 171.63098539296874, y: 165.1733426946949 },
    { x: 172.20571119033136, y: 166.32917684840373 },
    { x: 172.5214114689443, y: 166.9663098891612 },
    { x: 171.94263747444862, y: 165.8124259618085 },
    { x: 171.36392257772124, y: 164.65860113222413 },
    { x: 170.7852076809939, y: 163.50480585152394 },
    { x: 169.6221635995444, y: 163.26823748475348 },
    { x: 168.33194112057052, y: 163.22636671586596 },
    { x: 167.0418368371334, y: 163.18375722487383 },
    { x: 165.7517916514646, y: 163.14085224503984 },
    { x: 164.46174646579587, y: 163.0977699719008 },
    { x: 163.17181947566382, y: 163.05451040545665 },
    { x: 161.88177428999504, y: 163.01110309459156 },
    { x: 160.59167000655793, y: 162.9676957837265 },
    { x: 159.30165436977336, y: 162.92405208178795 },
    { x: 158.01149098856786, y: 162.8804083798494 },
    { x: 156.7214162540149, y: 162.83673512902666 },
    { x: 155.43137106834612, y: 162.7930027804356 },
    { x: 154.1414145293299, y: 162.7491522363078 },
    { x: 152.85136934366113, y: 162.70533124106416 },
    { x: 151.56132415799237, y: 162.6614806969363 },
    { x: 150.27121987455524, y: 162.61763015280852 },
    { x: 148.9811155911181, y: 162.57360231537558 },
    { x: 147.69109995433354, y: 162.52960402682683 },
    { x: 146.40129115973824, y: 162.4856057382781 },
    { x: 145.11124597406945, y: 162.44160744972936 },
    { x: 143.82123033728487, y: 162.39760916118064 },
    { x: 142.53115560273193, y: 162.35352222597936 },
    { x: 141.24113996594735, y: 162.30940574189387 },
    { x: 139.9510652313944, y: 162.26525970892422 },
    { x: 138.66116779014652, y: 162.22114322483873 },
    { x: 137.37103395782523, y: 162.1769971918691 },
    { x: 136.08081147885136, y: 162.13285115889943 },
    { x: 134.79097313537187, y: 162.088734674814 },
    { x: 133.50098704747148, y: 162.04633202601113 },
    { x: 132.2109418618027, y: 162.00921862747708 },
    { x: 130.92030569845028, y: 161.97736493032758 },
    { x: 129.62984682840295, y: 161.9511846189413 },
    { x: 128.33882652955614, y: 161.93050040001307 },
    { x: 127.04792442624606, y: 161.9154009201955 },
    { x: 125.75699277405181, y: 161.906122570562 },
    { x: 124.46612021962589, y: 161.90263580222836 },
    { x: 123.17536586073675, y: 161.9049110663105 },
    { x: 121.88467059961594, y: 161.9131552049976 },
    { x: 120.59382759407424, y: 161.9275455115948 },
    { x: 119.30330962625854, y: 161.94799333944954 },
    { x: 118.01267346290611, y: 161.97464643298275 },
    { x: 116.72224414174295, y: 162.00759343884698 },
    { x: 115.43205121165326, y: 162.0469230036948 },
    { x: 114.1421833192896, y: 162.09278287194707 },
    { x: 112.85249272023104, y: 162.14529123914056 },
    { x: 111.56303851224594, y: 162.204566300812 },
    { x: 110.27393889087104, y: 162.27066715472975 },
    { x: 108.98519385610632, y: 162.34371199643053 },
    { x: 107.69686250572019, y: 162.42390766810365 },
    { x: 106.40903348636515, y: 162.51131326751747 },
    { x: 105.12173634692542, y: 162.60616518574543 },
    { x: 103.83497108740099, y: 162.7086111672085 },
    { x: 102.54888545221276, y: 162.8188285052117 },
    { x: 101.26347944136076, y: 162.9369353952918 },
    { x: 99.97884170149752, y: 163.06313867963812 },
    { x: 98.69506087927557, y: 163.1976747493241 },
    { x: 97.41231426800005, y: 163.3408981909599 },
    { x: 96.1304836721342, y: 163.49286810231396 },
    { x: 94.84977593386732, y: 163.65399816776477 },
    { x: 93.57027969985195, y: 163.82461342503836 },
    { x: 92.292142714509, y: 164.0050093629766 },
    { x: 91.01545362449102, y: 164.1955110193055 },
    { x: 89.74044882087149, y: 164.3968571161296 },
    { x: 88.46724649918711, y: 164.60937269117497 },
    { x: 87.1960830505114, y: 164.8337078198936 },
    { x: 85.92722441480197, y: 165.0706898710426 },
    { x: 84.66096608090065, y: 165.32126440891585 },
    { x: 83.39786947760695, y: 165.58693842660674 },
    { x: 82.13834828929939, y: 165.8693075638611 },
    { x: 80.88337762915604, y: 166.17135625798142 },
    { x: 79.63487817464879, y: 166.4987874436151 },
    { x: 79.05004665889554, y: 166.04961485514676 },
    { x: 79.1273465399187, y: 164.7611062114555 },
    { x: 79.18656250382178, y: 163.4716815523546 },
    { x: 79.23002891245523, y: 162.18160681780165 },
    { x: 79.25818899908178, y: 160.89111839887016 },
    { x: 79.27142689919583, y: 159.6003935888652 },
    { x: 79.2693880261872, y: 158.3094914855551 },
    { x: 79.25177689121402, y: 157.01885532220268 },
    { x: 79.21779567440338, y: 155.7284555499237 },
    { x: 79.16682384918742, y: 154.43873540198095 },
    { x: 79.09788630238809, y: 153.15001991610043 },
    { x: 79.00974198086969, y: 151.8622204456296 },
    { x: 78.90109073372818, y: 150.57598706602045 },
    { x: 78.76652511515803, y: 149.29220624379852 },
    { x: 78.58952729890085, y: 148.01365557407698 },
    { x: 78.37305217337496, y: 146.7411919744972 },
    { x: 78.12185710893385, y: 145.47517003166936 },
    { x: 77.83978346052132, y: 144.21556019670925 },
    { x: 77.52984521432408, y: 142.96248066515363 },
    { x: 77.19467222103438, y: 141.7160496325392 },
    { x: 76.83612606035582, y: 140.47608980556092 },
    { x: 76.45606831199191, y: 139.24257163533457 },
    { x: 76.05568093130998, y: 138.0153473774392 },
    { x: 75.63602767814062, y: 136.79480116736926 },
    { x: 75.1975222368624, y: 135.5807557118196 },
    { x: 74.74028280301205, y: 134.37368379293716 },
    { x: 74.26330471452735, y: 133.17432413282654 },
    { x: 73.8429127392534, y: 132.03562833194397 },
    { x: 75.13245559389107, y: 131.97629417250417 },
    { x: 76.42196889964454, y: 131.9174623440955 },
    { x: 77.71160040093473, y: 131.8589555534128 },
    { x: 79.00117280445657, y: 131.80068515380358 },
    { x: 80.29053836578912, y: 131.74279888968877 },
    { x: 81.57996302489003, y: 131.68520811441576 },
    { x: 82.86947633064351, y: 131.6277946324479 },
    { x: 84.15890098974442, y: 131.57079483485856 },
    { x: 85.44844384438208, y: 131.5140018794585 },
    { x: 86.73804579678811, y: 131.4574453151319 },
    { x: 88.02758865142577, y: 131.40130243518388 },
    { x: 89.31710195717922, y: 131.34533684854097 },
    { x: 90.60667436070108, y: 131.28969629962407 },
    { x: 91.89636495975962, y: 131.23438078843319 },
    { x: 93.18590781439728, y: 131.17930166831576 },
    { x: 94.47562796234003, y: 131.1246066836927 },
    { x: 95.76522991474606, y: 131.07023673679566 },
    { x: 97.05495006268882, y: 131.01610318097212 },
    { x: 98.34464066174739, y: 130.96244240729547 },
    { x: 99.63439035857432, y: 130.90913622022904 },
    { x: 100.92402185986451, y: 130.85615507088863 },
    { x: 102.21371245892308, y: 130.8035285081584 },
    { x: 103.50340305798166, y: 130.75140427645928 },
    { x: 104.79324140146115, y: 130.69969372913874 },
    { x: 106.08299109828808, y: 130.64842641508093 },
    { x: 107.37271124623082, y: 130.5976023342859 },
    { x: 108.66260868747867, y: 130.54733968229033 },
    { x: 109.95259477537907, y: 130.49760891021006 },
    { x: 111.24246266774274, y: 130.4484986646976 },
    { x: 112.53244875564314, y: 130.3999498479847 },
    { x: 113.82240529465936, y: 130.35208065560795 },
    { x: 115.11239138255976, y: 130.3049501853358 },
    { x: 116.40246611711271, y: 130.25855843716823 },
    { x: 117.69224536282383, y: 130.21302360664197 },
    { x: 118.98234964626096, y: 130.16840479152538 },
    { x: 120.27248347858227, y: 130.12476108958683 },
    { x: 121.56249911536686, y: 130.08244708743655 },
    { x: 122.85266249657235, y: 130.04131504065356 },
    { x: 124.1429440733146, y: 130.00154224254302 },
    { x: 125.43331429670937, y: 129.96360147525183 },
    { x: 126.72359587345161, y: 129.92755183654836 },
    { x: 128.0139660968464, y: 129.89380701081117 },
    { x: 129.30445451577788, y: 129.8628988779556 },
    { x: 130.5950020324778, y: 129.83562525785453 },
    { x: 131.88560864694603, y: 129.81290216591768 },
    { x: 133.17627435918263, y: 129.79762539279497 },
    { x: 134.46708781584016, y: 129.79700486622713 },
    { x: 135.7578717236135, y: 129.80799705114327 },
    { x: 137.04856698473432, y: 129.8274106680516 },
    { x: 138.33920314808674, y: 129.85329549059605 },
    { x: 139.62969156701826, y: 129.88438091675675 },
    { x: 140.91988449710792, y: 129.91966228447146 },
    { x: 142.21016607385016, y: 129.95851906717232 },
    { x: 143.50018171063476, y: 130.00047848271242 },
    { x: 144.79031554295605, y: 130.04503820006065 },
    { x: 146.08015388643554, y: 130.0920209259119 },
    { x: 147.3700217787992, y: 130.14110162254013 },
    { x: 148.6598601222787, y: 130.19198480110353 },
    { x: 149.9494916235689, y: 130.2447295593705 },
    { x: 151.23918222262748, y: 130.29892221296242 },
    { x: 152.5287546261493, y: 130.35453321299514 },
    { x: 153.81832702967114, y: 130.4115330105845 },
    { x: 155.1078698843088, y: 130.46974431242532 },
    { x: 156.39732409229387, y: 130.52904892298093 },
    { x: 157.68674875139484, y: 130.589387744483 },
    { x: 158.97620295937992, y: 130.65073122804725 },
    { x: 160.2655389718283, y: 130.71304982478955 },
    { x: 161.55496363092922, y: 130.77622533917315 },
    { x: 162.84418144784087, y: 130.84025777119808 },
    { x: 164.133487911405, y: 130.90502892532757 },
    { x: 165.42261708166413, y: 130.97056835044583 },
    { x: 166.71171670303903, y: 131.03687604655286 },
    { x: 168.00066857999303, y: 131.10383381811192 },
    { x: 169.28944316364192, y: 131.171441665123 },
    { x: 170.57851323613264, y: 131.23969958758613 },
    { x: 171.8673469175499, y: 131.30854848773293 },
    { x: 173.1562987945039, y: 131.37795881667918 },
    { x: 174.44525067145784, y: 131.44790102554074 },
    { x: 175.7341434506435, y: 131.5183751143176 },
    { x: 177.02300668094495, y: 131.5894992785465 },
    { x: 178.3118699112464, y: 131.66109622492232 },
    { x: 179.60070359266362, y: 131.73313640456087 },
    { x: 180.88944862742832, y: 131.80564936634636 },
    { x: 182.1781050155405, y: 131.8786351102788 },
    { x: 183.466820501421, y: 131.9521527341265 },
    { x: 184.75550643841734, y: 132.0260840423528 },
    { x: 186.0441923754137, y: 132.10042903495767 },
    { x: 187.3328192146417, y: 132.17524680970945 },
    { x: 188.62144605386965, y: 132.25056691549233 },
    { x: 189.91004334421342, y: 132.32627115676962 },
    { x: 191.19855198790466, y: 132.4023299846571 },
    { x: 192.4870901804801, y: 132.47895024134405 },
    { x: 193.77556927528718, y: 132.55604328017793 },
    { x: 195.06404837009424, y: 132.6335204545062 },
    { x: 196.3524979160171, y: 132.71144086209722 },
    { x: 197.64091791305577, y: 132.79001134514027 },
    { x: 198.9291606167894, y: 132.86923190363532 },
    { x: 200.06971799737548, y: 133.1863505286891 },
    { x: 200.709599084362, y: 134.3074351945985 },
    { x: 201.34945062246433, y: 135.42851986050792 },
    { x: 201.98933170945085, y: 136.54957497753315 },
    { x: 202.629153698669, y: 137.67060054567418 },
    { x: 203.26894613900296, y: 138.79153746716267 },
    { x: 203.90870903045274, y: 139.91241529088282 },
    { x: 204.54856056855508, y: 141.03347040790803 },
    { x: 205.18835300888904, y: 142.1544368782807 },
    { x: 205.82820454699134, y: 143.27549199530594 },
    { x: 206.46817428063042, y: 144.39675395452045 },
    { x: 207.10799626984854, y: 145.51772042489313 },
    { x: 207.74787735683506, y: 146.6388346396867 },
    { x: 208.3877288949374, y: 147.75991930559613 },
    { x: 209.02760998192392, y: 148.88100397150552 },
    { x: 209.66746152002625, y: 150.00202953964657 },
    { x: 210.30734260701277, y: 151.12314375444018 },
    { x: 210.94719414511508, y: 152.24419887146541 },
    { x: 211.5870752321016, y: 153.3652835373748 },
    { x: 212.22689722131977, y: 154.48630910551586 },
    { x: 212.86680785719045, y: 155.60742332030944 },
    { x: 213.50665939529276, y: 156.72847843733467 },
    { x: 214.14648138451093, y: 157.8495040054757 },
    { x: 214.78633292261324, y: 158.97055912250093 },
    { x: 215.4261549118314, y: 160.0915255928736 },
    { x: 216.06600644993372, y: 161.21258070989884 },
    { x: 216.70582843915187, y: 162.33360627803987 },
    { x: 217.3457095261384, y: 163.4546909439493 },
    { x: 217.9855610642407, y: 164.57574606097452 },
    { x: 218.62544215122722, y: 165.69683072688392 },
    { x: 219.26526414044534, y: 166.81782674614078 },
    { x: 219.9051156785477, y: 167.93888186316602 },
    { x: 220.54496721665004, y: 169.05993698019125 },
    { x: 221.18478920586816, y: 170.18096254833227 },
    { x: 221.8246111950863, y: 171.30195856758914 },
    { x: 222.46449228207283, y: 172.42304323349853 },
    { x: 223.10434382017516, y: 173.54409835052377 },
    { x: 223.74413626050912, y: 174.66500572312808 },
    { x: 224.38398779861146, y: 175.78609038903753 },
    { x: 225.02383933671376, y: 176.9071455060627 },
    { x: 225.66372042370028, y: 178.02823017197213 },
    { x: 226.30357196180262, y: 179.14928528899736 },
    { x: 226.94345304878914, y: 180.27036995490676 },
    { x: 227.5832454891231, y: 181.39133642527943 },
    { x: 228.2232743205305, y: 182.51271658003068 },
    { x: 228.86321450528538, y: 183.63386034370848 },
    { x: 229.5031251411561, y: 184.75506320515458 },
    { x: 230.14309487479514, y: 185.87629561548493 },
    { x: 230.78294641289745, y: 186.99735073251017 },
    { x: 231.42267975546307, y: 188.11819900734608 },
    { x: 232.06259039133377, y: 189.23937231990809 },
    { x: 232.70250102720445, y: 190.36051608358582 },
    { x: 233.34241166307515, y: 191.4816893961478 },
    { x: 233.9824109455984, y: 192.6029513553623 },
    { x: 234.6223215814691, y: 193.72412466792426 },
    { x: 235.26223221733977, y: 194.8452979804862 },
    { x: 235.9021133043263, y: 195.96638264639566 },
    { x: 236.54196484242863, y: 197.08743776342087 },
    { x: 237.18178683164678, y: 198.20840423379354 },
    { x: 237.8216383697491, y: 199.32948889970294 },
    { x: 237.69428267891965, y: 199.95527516893407 },
    { x: 236.40923125467785, y: 199.8335928638678 },
    { x: 235.12429802597276, y: 199.71191055880152 },
    { x: 233.83921705284678, y: 199.59019870485102 },
    { x: 232.55446111744678, y: 199.46854594866895 },
    { x: 231.26926194878408, y: 199.34683409471847 },
    { x: 229.984328720079, y: 199.2251517896522 },
    { x: 228.6993954913739, y: 199.1034694845859 },
    { x: 227.41419632271118, y: 198.9817576306354 },
    { x: 226.12896760516426, y: 198.86004577668496 },
    { x: 224.84373888761738, y: 198.73833392273448 },
    { x: 223.5587761100281, y: 198.6166516176682 },
    { x: 222.27351784359703, y: 198.49493976371772 },
    { x: 220.98855506600776, y: 198.3732574586514 },
    { x: 219.7037695817236, y: 198.25160470246934 },
    { x: 218.4186886085976, y: 198.12989284851886 },
    { x: 217.13372583100832, y: 198.00821054345258 },
    { x: 215.84879260230326, y: 197.8865282383863 },
    { x: 214.56380027582978, y: 197.76484593332 },
    { x: 213.27880794935635, y: 197.64313407936953 },
    { x: 211.99378607399873, y: 197.52145177430324 },
    { x: 210.70861645422016, y: 197.39973992035274 },
    { x: 209.4233581877891, y: 197.2780280664023 },
    { x: 208.1384545079682, y: 197.156345761336 },
    { x: 206.8532553393055, y: 197.03466345626973 },
    { x: 205.56817436617948, y: 196.91295160231925 },
    { x: 204.28324113747442, y: 196.79126929725297 },
    { x: 202.99816016434838, y: 196.66958699218668 },
    { x: 201.7127246046122, y: 196.54784558935202 },
    { x: 200.4280277669806, y: 196.42619283316992 },
    { x: 199.14297634273876, y: 196.30448097921945 },
    { x: 197.85813176068626, y: 196.18282822303735 },
    { x: 196.5729916897919, y: 196.06111636908688 },
    { x: 195.2878811677817, y: 195.9394045151364 },
    { x: 194.00288884130828, y: 195.81772221007012 },
    { x: 192.71771922152973, y: 195.69601035611964 },
    { x: 191.43260869951953, y: 195.57432805105336 },
    { x: 190.14776411746703, y: 195.45264574598707 },
    { x: 188.8625944976885, y: 195.3309338920366 },
    { x: 187.57763172009922, y: 195.2092515869703 },
    { x: 186.29263939362576, y: 195.08756928190402 },
    { x: 185.00791300710998, y: 194.96591652572192 },
    { x: 184.14892694390528, y: 194.2605846602697 },
    { x: 183.64216358016395, y: 193.07316274936906 },
    { x: 183.13548886307515, y: 191.88594768065772 },
    { x: 182.62881414598635, y: 190.6987030630622 },
    { x: 182.12213942889758, y: 189.51151754323504 },
    { x: 181.61537606515623, y: 188.32406608345025 },
    { x: 181.10870134806746, y: 187.1368510147389 },
    { x: 180.60208572874703, y: 185.9497245926801 },
    { x: 180.09535191388986, y: 184.76239132843202 },
    { x: 179.588824941222, y: 183.57544219967835 },
    { x: 179.08215022413322, y: 182.388227130967 },
    { x: 178.57547550704442, y: 181.20101206225564 },
    { x: 178.0688303388398, y: 180.01385609131268 },
    { x: 177.562155621751, y: 178.82664102260136 },
    { x: 177.05548090466223, y: 177.63939640500584 },
    { x: 176.54880618757343, y: 176.45215178741032 },
    { x: 176.04213147048463, y: 175.26493671869898 },
    { x: 175.53545675339586, y: 174.0777216499876 },
    { x: 175.02881158519128, y: 172.89053613016046 },
    { x: 174.52213686810248, y: 171.70332106144912 },
    { x: 174.01546215101368, y: 170.5161059927378 },
    { x: 173.5087874339249, y: 169.32886137514228 },
    { x: 173.0021127168361, y: 168.1416758553151 },
    { x: 172.44115669950284, y: 167.28611746267563 },
    { x: 171.58187514745632, y: 168.24938153816277 },
    { x: 170.72262314429395, y: 169.21261606476568 },
    { x: 169.86334159224742, y: 170.17588014025276 },
    { x: 169.9156726661358, y: 170.97044963593817 },
    { x: 170.74115029467677, y: 171.95625951005704 },
    { x: 171.35813099642135, y: 173.08907508298716 },
    { x: 171.86028473423013, y: 174.27791534032858 },
    { x: 172.2868819751825, y: 175.49600899301134 },
    { x: 172.65181069484467, y: 176.73395949586518 },
    { x: 172.94396051276365, y: 177.99111677343805 },
    { x: 173.16531120417974, y: 179.26263480872402 },
    { x: 173.31869946197455, y: 180.54416991574803 },
    { x: 173.40613461027257, y: 181.8317034462612 },
    { x: 173.42856221336757, y: 183.1222214140769 },
    { x: 173.38376610494592, y: 184.41208930644058 },
    { x: 173.25233266809917, y: 185.69554509093652 },
    { x: 172.93536178746632, y: 186.9465266517151 },
    { x: 172.5439277186919, y: 188.17635121141856 },
    { x: 172.08899309780784, y: 189.38442779236325 },
    { x: 171.57265589559114, y: 190.56721052844708 },
    { x: 170.9941478410531, y: 191.72091716249471 },
    { x: 170.35143006118497, y: 192.84011069981642 },
    { x: 169.64240458520985, y: 193.9184085814286 },
    { x: 168.8647961490456, y: 194.94815764632784 },
    { x: 168.01680227075704, y: 195.92093646252192 },
    { x: 167.0978024237763, y: 196.82699389823043 },
    { x: 166.1087421723973, y: 197.6557810017999 },
    { x: 165.05269460057502, y: 198.39733979926072 },
    { x: 163.9349785074625, y: 199.04245103874763 },
    { x: 162.7637198362101, y: 199.58360930367817 },
    { x: 161.548315131988, y: 200.01664820138254 },
    { x: 160.2990769553762, y: 200.34053352091425 },
    { x: 159.02670200244896, y: 200.5572154886294 },
    { x: 157.74144373601786, y: 200.67130373046064 },
    { x: 156.4510144148547, y: 200.6896240386542 },
    { x: 155.1622989289742, y: 200.62290265816858 },
    { x: 153.87869540005735, y: 200.48813019740916 },
    { x: 152.60475435626842, y: 200.2826472567994 },
    { x: 151.34508542353996, y: 200.00202150371186 },
    { x: 150.10580522089788, y: 199.6422342898976 },
    { x: 148.8933554050941, y: 199.1998874936756 },
    { x: 147.71497545275352, y: 198.67311953534224 },
    { x: 146.57870266037398, y: 198.061516730519 },
    { x: 145.49171740681194, y: 197.36599509461558 },
    { x: 144.46114097315558, y: 196.5894799671661 },
    { x: 143.4930604295466, y: 195.73590134976692 },
    { x: 142.59314916174822, y: 194.8112872147914 },
    { x: 141.76495303586236, y: 193.82142914353943 },
    { x: 141.01201791799105, y: 192.77344841709916 },
    { x: 140.33694410994238, y: 191.67384578999093 },
    { x: 139.74262740236634, y: 190.52847194128296 },
    { x: 139.23450478995255, y: 189.3423501812864 },
    { x: 138.82853267016, y: 188.11760802966245 },
    { x: 137.66770475502423, y: 187.95127736059538 },
    { x: 136.3769208472509, y: 187.95186833827904 },
    { x: 135.08610739059336, y: 187.95245931596273 },
    { x: 133.79529393393582, y: 187.95305029364638 },
    { x: 132.50459867281504, y: 187.95364127133004 },
    { x: 131.21354882508405, y: 187.95426179789789 },
    { x: 130.39002142289914, y: 188.45254463187865 },
    { x: 130.15986516399644, y: 189.721551012009 },
    { x: 129.7550749995712, y: 190.9462636147488 },
    { x: 129.18096972877643, y: 192.10076806866937 },
    { x: 128.44662085905634, y: 193.16130707088746 },
    { x: 127.60232059129066, y: 194.13707032438404 },
    { x: 126.67625856099016, y: 195.03574053904677 },
    { x: 125.75232405035085, y: 195.93600639345533 },
    { x: 124.79242854766062, y: 196.7985678716462 },
    { x: 123.7867322744865, y: 197.60767541834971 },
    { x: 122.73943117238245, y: 198.3619402360093 },
    { x: 121.65238682105205, y: 199.05752096968106 },
    { x: 120.52657433367334, y: 199.688596489181 },
    { x: 119.36305747007691, y: 200.2480750623051 },
    { x: 118.16499796087032, y: 200.72741706152445 },
    { x: 116.93470061901994, y: 201.11763962604738 },
    { x: 115.67757289033122, y: 201.4091984662827 },
    { x: 114.4002928226296, y: 201.59293342813365 },
    { x: 113.11178417893834, y: 201.6611027039442 },
    { x: 111.82253681314252, y: 201.6088307278242 },
    { x: 110.54386794788428, y: 201.43407862676494 },
    { x: 109.28750849018432, y: 201.13947625145872 },
    { x: 108.0637414517384, y: 200.73063788990044 },
    { x: 106.88004270024486, y: 200.2164873051133 },
    { x: 105.74244020807707, y: 199.60751435098237 },
    { x: 104.65335698373802, y: 198.91468166353965 },
    { x: 103.61438866697362, y: 198.1491291721221 },
    { x: 102.62423510687985, y: 197.32125808396228 },
    { x: 101.67831622640826, y: 196.44350847930127 },
    { x: 100.78041428273431, y: 195.51688502020127 },
    { x: 99.9368822859574, y: 194.54050124013685 },
    { x: 99.15428008836619, y: 193.51462307906561 },
    { x: 98.4392561889019, y: 192.4398710635554 },
    { x: 97.79887277088426, y: 191.31937737532965 },
    { x: 97.23924645333922, y: 190.15645148941687 },
    { x: 96.76551874211466, y: 188.9559689717073 },
    { x: 96.3815605410386, y: 187.72369185461665 },
    { x: 96.08997215191908, y: 186.46671187034883 },
    { x: 95.89143319909238, y: 185.1913229312349 },
    { x: 95.78538225375898, y: 183.90514864939414 },
    { x: 95.76983954067863, y: 182.6150739148412 },
    { x: 95.8420570136223, y: 181.32677211333922 },
    { x: 95.99878429532983, y: 180.04585753288305 },
    { x: 96.23715514403544, y: 178.77747167932057 },
    { x: 96.55459880681522, y: 177.52666741184703 },
    { x: 96.95090844147988, y: 176.29829074746854 },
    { x: 97.43184608044513, y: 175.10064492264056 },
    { x: 97.49428287272416, y: 173.8702293852534 },
    { x: 97.26232413188629, y: 172.60042518525012 },
    { x: 97.03042448881678, y: 171.33070963189937 },
    { x: 96.79846574797891, y: 170.06078723635932 },
    { x: 96.56653655602521, y: 168.79098303635604 },
    { x: 96.3346369129557, y: 167.52138567854203 },
    { x: 96.10267817211785, y: 166.25134508746527 },
    { x: 95.87074898016415, y: 164.98162953411455 },
    { x: 95.63884933709465, y: 163.71191398076377 },
    { x: 94.38683356536961, y: 163.91119165569506 },
    { x: 93.1159951544199, y: 164.13750655965396 },
    { x: 91.84539313454367, y: 164.36379191472864 },
    { x: 90.57446607694142, y: 164.59013636757172 },
    { x: 89.3036572148759, y: 164.8164512715306 },
    { x: 88.03281880392618, y: 165.04276617548948 },
    { x: 86.7621281373974, y: 165.2690810794484 },
    { x: 85.49120107979515, y: 165.49542553229145 },
    { x: 84.22051041326634, y: 165.72171088736616 },
    { x: 82.94970155120082, y: 165.94802579132505 },
    { x: 81.67877449359857, y: 166.17437024416813 },
    { x: 80.40787698488049, y: 166.40071469701118 },
    { x: 79.14761707446836, y: 166.63719441712908 },
    { x: 78.92257277252935, y: 167.90812147473136 },
    { x: 78.64549288554379, y: 169.16852912956438 },
    { x: 78.32952666697315, y: 170.42016076579503 },
    { x: 77.97931329163424, y: 171.6626322479289 },
    { x: 77.59751215910353, y: 172.89561853823997 },
    { x: 77.1851574803274, y: 174.11894234342313 },
    { x: 76.74354940620997, y: 175.33195358802638 },
    { x: 76.2733380122032, y: 176.53417948990275 },
    { x: 75.7751142759908, y: 177.7247926802952 },
    { x: 75.24902594199366, y: 178.9034976703618 },
    { x: 74.695427596822, y: 180.06940799357704 },
    { x: 74.11464427820182, y: 181.22190312337315 },
    { x: 73.50676463278569, y: 182.360480728719 },
    { x: 72.87208414941541, y: 183.48425434308908 },
    { x: 72.2104550836701, y: 184.59254434214716 },
    { x: 71.52229111992828, y: 185.68455290602034 },
    { x: 70.80791729591601, y: 186.7594526659515 },
    { x: 70.06712676944397, y: 187.81671174202523 },
    { x: 69.30056961596422, y: 188.85511862999013 },
    { x: 68.50845267766601, y: 189.87423009658343 },
    { x: 67.69092369897031, y: 190.8729823819745 },
    { x: 66.84872140198163, y: 191.85066631294302 },
    { x: 65.98166849339492, y: 192.80686820511036 },
    { x: 65.09056279308311, y: 193.74067204306684 },
    { x: 64.17564069211967, y: 194.651516398013 },
    { x: 63.237700010377544, y: 195.53863299896008 },
    { x: 62.27742037219293, y: 196.40116492826675 },
    { x: 61.295333657481144, y: 197.2388166970912 },
    { x: 60.292089941694215, y: 198.05093822998143 },
    { x: 59.26854614247344, y: 198.837145391443 },
    { x: 58.22514549308158, y: 199.59708359486572 },
    { x: 57.163040400001776, y: 200.3302800581027 },
    { x: 56.08252635207585, y: 201.03676433003807 },
    { x: 54.98493304909207, y: 201.71588633521984 },
    { x: 53.87088101761825, y: 202.36785291583726 },
    { x: 52.74134537083246, y: 202.99222083862756 },
    { x: 51.597064830839265, y: 203.58928559243267 },
    { x: 50.438748570859055, y: 204.15901762836836 },
    { x: 49.26748989960662, y: 204.70150559308715 },
    { x: 48.083879794765636, y: 205.21677903547325 },
    { x: 46.8892775050085, y: 205.70495615106336 },
    { x: 45.6837421281036, y: 206.16662791754118 },
    { x: 44.4685442660708, y: 206.60182388379087 },
    { x: 43.244304445477944, y: 207.01095773419104 },
    { x: 42.011790937313805, y: 207.39438405535182 },
    { x: 40.77165381703042, y: 207.75242788499926 },
    { x: 39.52454316007979, y: 208.08553245639615 },
    { x: 38.27134543298744, y: 208.3941705516893 },
    { x: 37.01244477124773, y: 208.67887405079415 },
    { x: 35.74822531035505, y: 208.93996799143665 },
    { x: 34.47960306571908, y: 209.1781024490688 },
    { x: 33.20657803733982, y: 209.3922432127442 },
    { x: 31.929268420754, y: 209.57931719850785 },
    { x: 30.64832429141365, y: 209.73840839095004 },
    { x: 29.364159333697334, y: 209.86865987242945 },
    { x: 28.077423623057083, y: 209.96927382307314 },
    { x: 26.78853084387146, y: 210.03930467858723 },
    { x: 25.498456109318507, y: 210.07801371686716 },
    { x: 24.207701750429347, y: 210.08478041134512 },
    { x: 22.91706558707692, y: 210.05868874661138 },
    { x: 21.62777389795482, y: 209.99920684275068 },
    { x: 20.34040288630463, y: 209.90565507542675 },
    { x: 19.055986763072756, y: 209.7776493091453 },
    { x: 17.775574513647705, y: 209.61448037068584 },
    { x: 16.50027422118634, y: 209.41597096674332 },
    { x: 15.230898480003699, y: 209.18188470624423 },
    { x: 13.968673568793387, y: 208.911955649231 },
    { x: 12.714678021828083, y: 208.60603605128264 },
    { x: 11.46988695228584, y: 208.26424410793592 },
    { x: 10.235659608839079, y: 207.88681621026436 },
    { x: 9.012601743613555, y: 207.47387055380457 },
    { x: 7.802190800818428, y: 207.02587992070355 },
    { x: 6.605076855905726, y: 206.5431693486873 },
    { x: 5.422766901968792, y: 206.02641846209204 },
    { x: 4.255231390123441, y: 205.47601139641216 },
    { x: 3.1038295690421016, y: 204.89289371594154 },
    { x: 1.9688717020086943, y: 204.2775973005954 },
    { x: 0.8516283910430967, y: 203.6312154590886 },
    { x: -0.24772307054959236, y: 202.95433916910477 },
    { x: -1.3282518929176033, y: 202.24823903266378 },
    { x: -2.3897216849874705, y: 201.513624222986 },
    { x: -3.4315710179597136, y: 200.75161759767047 },
    { x: -4.45348962855041, y: 199.96310562324263 },
    { x: -5.455314997896552, y: 199.1491225106489 },
    { x: -6.43669253938794, y: 198.31043653087804 },
    { x: -7.397341538624837, y: 197.44840693260244 },
    { x: -8.3373358678177, y: 196.5637133401584 },
    { x: -9.256350489240512, y: 195.65733086672387 },
    { x: -10.154355854009092, y: 194.73011642994024 },
    { x: -11.031292864355072, y: 193.7830451429855 },
    { x: -11.887087648067995, y: 192.81691482573262 },
    { x: -12.721932272895053, y: 191.8322869069811 },
    { x: -13.535457377783954, y: 190.83031379321406 },
    { x: -14.327810707155615, y: 189.81132052215744 },
    { x: -15.09885929103121, y: 188.7759867181476 },
    { x: -15.848351963895187, y: 187.72522839659413 },
    { x: -16.576318274631724, y: 186.65928194857054 },
    { x: -17.282433185514808, y: 185.5787679006446 },
    { x: -17.96615004218705, y: 184.48418858384753 },
    { x: -18.627158581364526, y: 183.37539625375828 },
    { x: -19.264468915427102, y: 182.2528932414081 },
    { x: -19.87673657014444, y: 181.11667954679692 },
    { x: -20.461686281434446, y: 179.9661050944727 },
    { x: -21.014708423364535, y: 178.79978108687885 },
    { x: -20.949715652603654, y: 177.84916393382213 },
    { x: -19.759235432190078, y: 177.34969914447404 },
    { x: -18.56893250508159, y: 176.8502934528943 },
    { x: -17.378910292372854, y: 176.3510059568513 },
    { x: -16.18860736526437, y: 175.85160026527157 },
    { x: -14.99840785925053, y: 175.35225367146023 },
    { x: -13.808104932142049, y: 174.85284797988047 },
    { x: -12.617949749454484, y: 174.3535309349533 },
    { x: -11.427543401251361, y: 173.8540661456052 },
    { x: -10.237299571911246, y: 173.35471955179386 },
    { x: -9.04687844926603, y: 172.85525476244575 },
    { x: -7.856368679968267, y: 172.35578997309767 },
    { x: -6.666065752859786, y: 171.85638428151796 },
    { x: -5.475659404656663, y: 171.35694904105404 },
    { x: -4.285474673084915, y: 170.85760244724264 },
    { x: -3.0953933626078065, y: 170.3582854023155 },
    { x: -1.9050904354993252, y: 169.85887971073575 },
    { x: -0.7146988617382943, y: 169.35944447027182 },
    { x: 0.4756040653701871, y: 168.8600683275763 },
    { x: 1.6655671803105623, y: 168.36081038041746 },
    { x: 2.855751911882311, y: 167.8614342377219 },
    { x: 4.046158260085433, y: 167.361998997258 },
    { x: 5.236357766099274, y: 166.86265240344665 },
    { x: 6.426542497671023, y: 166.3633058096353 },
    { x: 7.616830650337413, y: 165.86390011805557 },
    { x: 8.807133577445894, y: 165.36452397536002 },
    { x: 9.997421730112285, y: 164.86511828378028 },
    { x: 11.187828078315407, y: 164.36568304331635 },
    { x: 12.37823442651853, y: 163.86624780285246 },
    { x: 13.568419158090277, y: 163.3669012090411 },
    { x: 14.7588255062934, y: 162.8674659685772 },
    { x: 15.394377681747079, y: 163.75963542871958 },
    { x: 16.04414287049286, y: 164.8741602423403 },
    { x: 16.801983103138582, y: 165.9185951026786 },
    { x: 17.655399201674758, y: 166.88599602195137 },
    { x: 18.614009327903016, y: 167.74950306443608 },
    { x: 19.66060125678666, y: 168.50409291982166 },
    { x: 20.77422482943982, y: 169.15591175601818 },
    { x: 21.830021235746518, y: 169.7494010948371 },
    { x: 21.414165014194694, y: 170.97139520023202 },
    { x: 20.99833834152706, y: 172.19330065897444 },
    { x: 20.582526443301514, y: 173.4151765688326 },
    { x: 20.166670221749694, y: 174.63717067422752 },
    { x: 19.750814000197874, y: 175.8591352307383 },
    { x: 19.33491345531978, y: 177.08124753166996 },
    { x: 18.91910155709423, y: 178.30312344152813 },
    { x: 18.503215786658227, y: 179.5252357424598 },
    { x: 18.08738911399059, y: 180.747111652318 },
    { x: 17.671503343554583, y: 181.9691944043655 },
    { x: 17.255647122002763, y: 183.19121805864458 },
    { x: 16.83976135156676, y: 184.41327126180792 },
    { x: 16.42389035557285, y: 185.635294916087 },
    { x: 16.008034134021027, y: 186.8573481192503 },
    { x: 15.592177912469207, y: 188.07931267576103 },
    { x: 15.176306916475294, y: 189.30133633004016 },
    { x: 14.760435920481383, y: 190.52335998431928 },
    { x: 14.344594473371655, y: 191.74532454083 },
    { x: 13.928767800704017, y: 192.96722999957242 },
    { x: 13.512926353594288, y: 194.18919455608315 },
    { x: 13.097070132042468, y: 195.4111886614781 },
    { x: 12.681213910490646, y: 196.63318276687303 },
    { x: 12.265357688938826, y: 197.85517687226795 },
    { x: 11.849501467387006, y: 199.07717097766286 },
    { x: 11.433645245835185, y: 200.2991650830578 },
    { x: 11.017789024283365, y: 201.5211591884527 },
    { x: 10.601962351615727, y: 202.74306464719513 },
    { x: 10.186091355621814, y: 203.9651178503584 },
    { x: 9.770249908512085, y: 205.18705285798498 },
    { x: 9.354393686960265, y: 206.4090469633799 },
    { x: 9.149989280623197, y: 207.00962803440282 },
    { x: 9.565727306638285, y: 205.78781122231297 },
    { x: 9.98152443042174, y: 204.56581711691805 },
    { x: 10.397321554205194, y: 203.3438230115231 },
    { x: 10.81311867798865, y: 202.121799357244 },
    { x: 11.228930576214195, y: 200.8997461540807 },
    { x: 11.64474247443974, y: 199.6777224998016 },
    { x: 12.060480500454828, y: 198.4558761388276 },
    { x: 12.476218526469916, y: 197.23402977785355 },
    { x: 12.891986101369186, y: 196.01212431911117 },
    { x: 13.307797999594733, y: 194.79007111594788 },
    { x: 13.723595123378187, y: 193.56807701055297 },
    { x: 14.139347923835366, y: 192.34620110069477 },
    { x: 14.55513027317673, y: 191.1242660930682 },
    { x: 14.97091262251809, y: 189.9022719876733 },
    { x: 15.386709746301547, y: 188.6803074311625 },
    { x: 15.802506870085, y: 187.45825422799922 },
    { x: 16.218303993868453, y: 186.23628967148846 },
    { x: 16.63410111765191, y: 185.01426601720934 },
    { x: 17.049853918109086, y: 183.79241965623535 },
    { x: 17.465665816334635, y: 182.57033690418785 },
    { x: 17.88146294011809, y: 181.34834279879294 },
    { x: 18.297274838343636, y: 180.12628959562966 },
    { x: 18.71310151101127, y: 178.90420684358216 },
    { x: 19.128883860352634, y: 177.6822422870714 },
    { x: 19.544666209693997, y: 176.46030727944483 },
    { x: 19.960389461266995, y: 175.23849046735504 },
    { x: 20.37620135949254, y: 174.0164668130759 },
    { x: 20.792028032160175, y: 172.79435451214422 },
    { x: 21.20782515594363, y: 171.5723604067493 },
    { x: 21.62365182861127, y: 170.35027765470184 },
    { x: 22.352711448062585, y: 169.89244724316782 },
    { x: 23.56971179203056, y: 170.31966501068808 },
    { x: 24.833399373007936, y: 170.5785427850168 },
    { x: 26.1194111359857, y: 170.681816135237 },
    { x: 27.40864372733943, y: 170.63536528930106 },
    { x: 28.680014018204435, y: 170.41764911063947 },
    { x: 29.914950534871593, y: 170.04441715452185 },
    { x: 31.10343620560281, y: 169.5422634167131 },
    { x: 32.238113358236475, y: 168.92832625003942 },
    { x: 33.12839168979116, y: 168.8745768297102 },
    { x: 33.66866348819621, y: 170.04686971190907 },
    { x: 34.208905737717075, y: 171.2191921429921 },
    { x: 34.74911843835376, y: 172.39145547630673 },
    { x: 35.28939023675881, y: 173.56377790738975 },
    { x: 35.829573388511314, y: 174.7359525940519 },
    { x: 36.36987473580054, y: 175.90836367178744 },
    { x: 36.91005788755305, y: 177.08056790733374 },
    { x: 37.45035923484228, y: 178.25300853395348 },
    { x: 37.99063103324733, y: 179.4253605139207 },
    { x: 38.53084373388402, y: 180.59759429835117 },
    { x: 39.07108598340489, y: 181.76982808278163 },
    { x: 39.611357781809936, y: 182.94220961163305 },
    { x: 40.15160003133081, y: 184.11456159160025 },
    { x: 40.69184228085168, y: 185.2868249249149 },
    { x: 41.232084530372546, y: 186.45914735599794 },
    { x: 41.77232677989341, y: 187.6314106893126 },
    { x: 42.31259857829847, y: 188.8037626692798 },
    { x: 42.85289992558769, y: 189.97620329589955 },
    { x: 43.39314217510857, y: 191.14846662921423 },
    { x: 43.933354875745245, y: 192.32072996252884 },
    { x: 44.473597125266124, y: 193.49299329584352 },
    { x: 45.01386892367117, y: 194.6654043735791 },
    { x: 45.55414072207623, y: 195.8377268046621 },
    { x: 46.094264776060356, y: 197.00981284467167 },
    { x: 46.63456612334959, y: 198.1821943735231 },
    { x: 47.174837921754644, y: 199.35454635349026 },
    { x: 47.715139269043874, y: 200.52698698011005 },
    { x: 48.255411067448925, y: 201.69933896007723 },
    { x: 48.79568286585398, y: 202.87172048892862 },
    { x: 49.33592511537485, y: 204.04404292001163 },
    { x: 48.95152368103601, y: 203.20981882175244 },
    { x: 48.41128143151514, y: 202.03749639066942 },
    { x: 47.871068730878456, y: 200.8651739595864 },
    { x: 47.33082648135758, y: 199.69285152850338 },
    { x: 46.790613780720896, y: 198.52052909742034 },
    { x: 46.25037153120003, y: 197.34817711745313 },
    { x: 45.71018837944754, y: 196.17597288190686 },
    { x: 45.16997567881085, y: 195.003679999708 },
    { x: 44.62976297817416, y: 193.83138711750917 },
    { x: 44.08952072865329, y: 192.65903513754196 },
    { x: 43.549308028016604, y: 191.48671270645892 },
    { x: 43.00906577849574, y: 190.3143902753759 },
    { x: 42.46882352897487, y: 189.14203829540872 },
    { x: 41.92858127945401, y: 187.9697158643257 },
    { x: 41.38836857881732, y: 186.79739343324266 },
    { x: 40.848126329296456, y: 185.62504145327546 },
    { x: 40.30788407977558, y: 184.45268947330823 },
    { x: 39.767671379138896, y: 183.2803670422252 },
    { x: 39.2274882273864, y: 182.10816280667893 },
    { x: 38.68724597786554, y: 180.93581082671173 },
    { x: 38.147003728344664, y: 179.76348839562868 },
    { x: 37.60679102770798, y: 178.59116596454567 },
    { x: 37.06654877818711, y: 177.41884353346265 },
    { x: 36.526336077550425, y: 176.24652110237963 },
    { x: 35.98609382802955, y: 175.0741986712966 },
    { x: 35.44588112739287, y: 173.90187624021357 },
    { x: 34.905638877872, y: 172.7295242602464 },
    { x: 34.365396628351135, y: 171.55720182916338 },
    { x: 33.82515437883027, y: 170.38482030031196 },
    { x: 33.284912129309404, y: 169.21246832034475 },
    { x: 33.33901613624878, y: 168.19063835640662 },
    { x: 34.33425210442208, y: 167.36912027834617 },
    { x: 35.28052557150386, y: 166.49145932033767 },
    { x: 36.17024247425906, y: 165.55668036920315 },
    { x: 36.992765214381734, y: 164.5621535742503 },
    { x: 37.75258522226773, y: 163.51884157151093 },
    { x: 38.452716484103725, y: 162.43466346194631 },
    { x: 39.18978385116868, y: 161.57157010384014 },
    { x: 40.41236893424727, y: 161.98531358017289 },
    { x: 41.635072212862596, y: 162.39908660538978 },
    { x: 42.85759819817282, y: 162.81280053283834 },
    { x: 44.080360574556515, y: 163.22657355805524 },
    { x: 45.30315249982439, y: 163.6404056810405 },
    { x: 46.52585577843971, y: 164.0541787062574 },
    { x: 47.748440861518304, y: 164.46789263370596 },
    { x: 48.97114414013364, y: 164.88166565892286 },
    { x: 50.19384741874896, y: 165.29543868413978 },
    { x: 51.416580246248465, y: 165.70921170935665 },
    { x: 52.63928352486379, y: 166.12298473457358 },
    { x: 53.86198680347912, y: 166.5367577597905 },
    { x: 55.08460143544189, y: 166.95050123612322 },
    { x: 56.3073342629414, y: 167.3643038102243 },
    { x: 57.53003754155673, y: 167.7780768354412 },
    { x: 58.75256352686696, y: 168.19179076288975 },
    { x: 59.97532590325065, y: 168.60556378810668 },
    { x: 61.198058730750155, y: 169.01936636220776 },
    { x: 62.42079155824967, y: 169.43313938742466 },
    { x: 63.64355393463336, y: 169.8469124126416 },
    { x: 64.86634585990123, y: 170.26074453562686 },
    { x: 66.08899004074819, y: 170.67448801195957 },
    { x: 67.31175241713188, y: 171.08826103717647 },
    { x: 68.53445569574721, y: 171.50203406239336 },
    { x: 69.75727716989927, y: 171.91586618537863 },
    { x: 70.98000999739878, y: 172.32963921059556 },
    { x: 72.2027132760141, y: 172.74341223581249 },
    { x: 73.4254756523978, y: 173.15721480991354 },
    { x: 74.64811983324475, y: 173.57095828624628 },
    { x: 75.87082311186008, y: 173.98473131146318 },
    { x: 77.09355593935959, y: 174.3985043366801 },
    { x: 76.59370701451711, y: 174.22966201245745 },
    { x: 75.37091508924924, y: 173.81630267161913 },
    { x: 74.14803451732881, y: 173.40288423301243 },
    { x: 72.92527214094513, y: 172.9895248921741 },
    { x: 71.70242111790888, y: 172.57613600245153 },
    { x: 70.47957009487263, y: 172.16274711272902 },
    { x: 69.25665997406803, y: 171.74935822300648 },
    { x: 68.03386804880016, y: 171.33596933328397 },
    { x: 66.81095792799555, y: 170.92258044356143 },
    { x: 65.58825464938022, y: 170.5092211027231 },
    { x: 64.3653740774598, y: 170.0958322130006 },
    { x: 63.14249350553937, y: 169.68241377439386 },
    { x: 61.91970158027149, y: 169.2690544335555 },
    { x: 60.69682100835107, y: 168.855665543833 },
    { x: 59.47399953419902, y: 168.44227665411046 },
    { x: 58.25123715781532, y: 168.02891731327213 },
    { x: 57.028386134779076, y: 167.61552842354962 },
    { x: 55.80556466062702, y: 167.20213953382708 },
    { x: 54.58268408870659, y: 166.78875064410457 },
    { x: 53.359862614554544, y: 166.375361754382 },
    { x: 52.137011591518295, y: 165.9619728646595 },
    { x: 50.914131019597875, y: 165.54858397493697 },
    { x: 49.691457289866726, y: 165.1352541829828 },
    { x: 48.46863581571467, y: 164.72186529326027 },
    { x: 47.245814341562614, y: 164.30850595242194 },
    { x: 46.02296331852637, y: 163.89511706269943 },
    { x: 44.80014184437431, y: 163.48172817297691 },
    { x: 43.57726127245389, y: 163.06833928325437 },
    { x: 42.35441024941765, y: 162.65495039353183 },
    { x: 41.131588775265584, y: 162.2415615038093 },
    { x: 39.90876730111353, y: 161.82817261408678 },
    { x: 39.10358975600638, y: 161.21376266526616 },
    { x: 39.430577708377314, y: 159.96552915071658 },
    { x: 39.648205240386346, y: 158.693420137747 },
    { x: 39.784573340891676, y: 157.41002345101944 },
    { x: 39.847748855275285, y: 156.12118976960218 },
    { x: 39.792876577347144, y: 154.8320901482273 },
    { x: 39.61345575258695, y: 153.55433729837873 },
    { x: 39.31521886452622, y: 152.29895295385683 },
    { x: 38.89444275375791, y: 151.0793818569649 },
    { x: 39.675390213834866, y: 150.37339991606063 },
    { x: 40.83497707583494, y: 149.80632727970146 },
    { x: 41.994652584487575, y: 149.2391955455739 },
    { x: 43.154298544256015, y: 148.67209336033054 },
    { x: 44.31385585737191, y: 148.10502072397134 },
    { x: 45.47350181714035, y: 147.53791853872798 },
    { x: 46.633088679140435, y: 146.9708459023688 },
    { x: 47.79249824783541, y: 146.40383236377798 },
    { x: 48.95208510983549, y: 145.8367597274188 },
    { x: 50.111553776298834, y: 145.26974618882798 },
    { x: 51.27114063829892, y: 144.70267355246878 },
    { x: 52.43078659806736, y: 144.13554181834124 },
    { x: 53.59046210671998, y: 143.56843963309788 },
    { x: 54.749989870951694, y: 143.00136699673868 },
    { x: 55.90957673295178, y: 142.4342943603795 },
    { x: 57.0690749482993, y: 141.86728082178868 },
    { x: 58.228602712531014, y: 141.3002081854295 },
    { x: 59.38821912341527, y: 140.7331355490703 },
    { x: 60.547776436531166, y: 140.1660629127111 },
    { x: 61.70736329853125, y: 139.59899027635194 },
    { x: 62.866950160531324, y: 139.03191763999274 },
    { x: 64.02656657141559, y: 138.46481545474938 },
    { x: 65.18615343341565, y: 137.8977428183902 },
    { x: 66.34568119764738, y: 137.330670182031 },
    { x: 67.50526805964746, y: 136.76359754567181 },
    { x: 68.66488447053172, y: 136.19652490931264 },
    { x: 69.8244713325318, y: 135.6294227240693 },
    { x: 70.98393999899514, y: 135.06240918547846 },
    { x: 72.14355640987941, y: 134.4953070002351 },
    { x: 73.30317282076366, y: 133.9282343638759 },
    { x: 74.31941804559119, y: 133.4312516807992 },
    { x: 73.1596834391702, y: 133.9984720615793 },
    { x: 72.0001261260543, y: 134.56560379570683 },
    { x: 70.84059836182259, y: 135.13270598095022 },
    { x: 69.68110014647506, y: 135.69980816619358 },
    { x: 68.52154283335916, y: 136.26693990032115 },
    { x: 67.36201506912745, y: 136.8340420855645 },
    { x: 66.20248730489574, y: 137.40117381969205 },
    { x: 65.04292999177984, y: 137.96830555381962 },
    { x: 63.88337267866395, y: 138.53543728794716 },
    { x: 62.72384491443224, y: 139.10253947319052 },
    { x: 61.564287601316344, y: 139.66967120731806 },
    { x: 60.404730288200454, y: 140.23680294144563 },
    { x: 59.245202523968736, y: 140.803905126689 },
    { x: 58.08567475973703, y: 141.37103686081656 },
    { x: 56.926206093273684, y: 141.93810949717573 },
    { x: 55.76658968238942, y: 142.5052707801875 },
    { x: 54.60700282038934, y: 143.07240251431503 },
    { x: 53.447475056157636, y: 143.63953424844257 },
    { x: 52.287858645273374, y: 144.2066955314543 },
    { x: 51.12827178327329, y: 144.77382726558187 },
    { x: 49.968773567925766, y: 145.34092945082523 },
    { x: 48.80921625480987, y: 145.90806118495277 },
    { x: 47.64959984392561, y: 146.4752224679645 },
    { x: 46.489983433041346, y: 147.04235420209207 },
    { x: 45.330514766578005, y: 147.60945638733543 },
    { x: 44.1709574534621, y: 148.176588121463 },
    { x: 43.01131149369366, y: 148.7437494044747 },
    { x: 41.851842827230314, y: 149.31085158971808 },
    { x: 40.692285514114424, y: 149.87795377496144 },
    { x: 39.53275774988271, y: 150.445085509089 },
    { x: 38.578181046345456, y: 150.39975752075202 },
    { x: 37.925889428002016, y: 149.2862964669619 },
    { x: 37.189915369651835, y: 148.22637799131164 },
    { x: 36.366210674161835, y: 147.23323999391533 },
    { x: 35.43116578306965, y: 146.3449414376009 },
    { x: 34.40218498915918, y: 145.56629879049024 },
    { x: 33.31298356928341, y: 144.87390933631025 },
    { x: 32.28556886623464, y: 144.2184855362434 },
    { x: 32.72173994566239, y: 143.00364226082078 },
    { x: 33.15788147620596, y: 141.78888763205074 },
    { x: 33.59405255563371, y: 140.57401480774396 },
    { x: 34.03025318394564, y: 139.35914198343715 },
    { x: 34.46642426337339, y: 138.1442396102462 },
    { x: 34.90262489168532, y: 136.9293963348236 },
    { x: 35.33882551999725, y: 135.71446441274844 },
    { x: 35.774996599425, y: 134.49962113732585 },
    { x: 36.21119722773693, y: 133.2846596663665 },
    { x: 36.64739785604887, y: 132.06975729317554 },
    { x: 37.08356893547661, y: 130.8549435666371 },
    { x: 37.519740014904365, y: 129.64007074233032 },
    { x: 37.95591109433211, y: 128.42519791802354 },
    { x: 38.392111722644046, y: 127.21032509371675 },
    { x: 38.82825325318761, y: 125.99554091606251 },
    { x: 39.26442433261536, y: 124.78069764063991 },
    { x: 39.70065450981148, y: 123.56570662079639 },
    { x: 40.13682558923923, y: 122.3508633453738 },
    { x: 40.572996668666974, y: 121.13602006995119 },
    { x: 41.009167748094725, y: 119.92120634341276 },
    { x: 41.445368376406655, y: 118.70624487245344 },
    { x: 41.88156900471859, y: 117.49137204814664 },
    { x: 42.31774008414634, y: 116.27652877272405 },
    { x: 42.75394071245827, y: 115.0615968506489 },
    { x: 43.19008224300183, y: 113.84681267299466 },
    { x: 43.6262237735454, y: 112.6320580442246 },
    { x: 44.062424401857335, y: 111.41718521991781 },
    { x: 44.49856593240089, y: 110.20240104226359 },
    { x: 44.93473701182865, y: 108.98758731572516 },
    { x: 45.370908091256396, y: 107.77274404030256 },
    { x: 45.35173086542152, y: 107.82610932513735 },
    { x: 44.91555978599377, y: 109.04101169832833 },
    { x: 44.47938870656602, y: 110.25582542486674 },
    { x: 44.04318807825408, y: 111.47069824917354 },
    { x: 43.60698744994216, y: 112.68565972013288 },
    { x: 43.17075727274604, y: 113.9006211910922 },
    { x: 42.73458619331829, y: 115.115494015399 },
    { x: 42.29838556500636, y: 116.33045548635833 },
    { x: 41.862184936694426, y: 117.54532831066511 },
    { x: 41.42604340615086, y: 118.76011248831935 },
    { x: 40.989901875607295, y: 119.97489666597359 },
    { x: 40.55370124729536, y: 121.18976949028038 },
    { x: 40.1175597167518, y: 122.40458321681879 },
    { x: 39.68135908843986, y: 123.61942649224139 },
    { x: 39.24518800901212, y: 124.834269767664 },
    { x: 38.80901692958437, y: 126.04914259197079 },
    { x: 38.37281630127244, y: 127.26410406293012 },
    { x: 37.93661567296051, y: 128.4789768872369 },
    { x: 37.500444593532755, y: 129.6938497115437 },
    { x: 37.064273514105004, y: 130.9086929869663 },
    { x: 36.62804333690889, y: 132.12365445792562 },
    { x: 36.19184270859696, y: 133.3385568311166 },
    { x: 35.75567162916921, y: 134.55345920430756 },
    { x: 35.31950054974146, y: 135.7682433819618 },
    { x: 34.88327037254535, y: 136.98323440180533 },
    { x: 34.447099293117596, y: 138.1981367749963 },
    { x: 34.010928213689844, y: 139.41292095265052 },
    { x: 33.574786683146286, y: 140.62773467918893 },
    { x: 33.138615603718534, y: 141.84257795461156 },
    { x: 32.702414975406604, y: 143.05748032780252 },
    { x: 32.26618479821048, y: 144.27247134764605 },
    { x: 31.115048917086796, y: 143.76804234575516 },
    { x: 29.904431132102385, y: 143.32073133699035 },
    { x: 28.665919200449064, y: 142.95725051265322 },
    { x: 27.406693500983344, y: 142.67488137539885 },
    { x: 26.12957595214471, y: 142.49324438432492 },
    { x: 24.840106969717514, y: 142.50547762237676 },
    { x: 23.565397654939815, y: 142.70298236425705 },
    { x: 22.326073128971455, y: 143.0610261939045 },
    { x: 21.137631781566515, y: 143.5629435406398 },
    { x: 20.307588850419222, y: 143.23684205479435 },
    { x: 19.747474976285176, y: 142.0738570711132 },
    { x: 19.187390651035308, y: 140.91096073408463 },
    { x: 18.62726200245917, y: 139.74794620151928 },
    { x: 18.06723677497767, y: 138.58513851114324 },
    { x: 17.50712290084362, y: 137.42215352746211 },
    { x: 16.94699425226748, y: 136.25916854378096 },
    { x: 16.38695425034389, y: 135.09633130452073 },
    { x: 15.826840376209839, y: 133.93334632083958 },
    { x: 15.266741276517882, y: 132.77039088604263 },
    { x: 14.706642176825927, y: 131.60743545124566 },
    { x: 14.146528302691877, y: 130.44448001644872 },
    { x: 13.586443977442011, y: 129.28155413053594 },
    { x: 13.026374426634238, y: 128.11865779350737 },
    { x: 12.466275326942279, y: 126.95573190759457 },
    { x: 11.90614667836614, y: 125.79271737502924 },
    { x: 11.34601802979, y: 124.62970284246393 },
    { x: 10.78590415565595, y: 123.46674740766696 },
    { x: 10.225790281521903, y: 122.30373287510163 },
    { x: 9.665691181829944, y: 121.14080698918886 },
    { x: 9.10562163102217, y: 119.97791065216026 },
    { x: 8.545522531330212, y: 118.81498476624749 },
    { x: 7.985423431638256, y: 117.65202933145054 },
    { x: 7.425353880830481, y: 116.48913299442194 },
    { x: 6.865254781138525, y: 115.32620710850915 },
    { x: 6.305200004772842, y: 114.16334032036475 },
    { x: 5.745071356196701, y: 113.00029623891525 },
    { x: 5.184987030946836, y: 111.83739990188666 },
    { x: 4.624932254581153, y: 110.67453311374224 },
    { x: 4.064818380447105, y: 109.51157767894529 },
    { x: 3.677417734363675, y: 108.70728660036363 },
    { x: 4.237265668540075, y: 109.87033068181314 },
    { x: 4.797039730506018, y: 111.0332565677259 },
    { x: 5.356902439124509, y: 112.19635974694378 },
    { x: 5.916765147743001, y: 113.35943337727747 },
    { x: 6.476642630803585, y: 114.52253655649535 },
    { x: 7.03653488830626, y: 115.6856988334816 },
    { x: 7.596412371366843, y: 116.84883156158365 },
    { x: 8.156275079985335, y: 118.01190519191734 },
    { x: 8.716108239719643, y: 119.17491972448266 },
    { x: 9.275882301685586, y: 120.33784561039545 },
    { x: 9.835715461419896, y: 121.50088969184495 },
    { x: 10.395578170038387, y: 122.66399287106283 },
    { x: 10.95545565309897, y: 123.8270960502807 },
    { x: 11.51530358727537, y: 124.9901401317302 },
    { x: 12.075033325915038, y: 126.15294782210626 },
    { x: 12.634881260091438, y: 127.31599190355576 },
    { x: 13.19474396870993, y: 128.47909508277363 },
    { x: 13.75459190288633, y: 129.6421687131073 },
    { x: 14.314439837062732, y: 130.80521279455684 },
    { x: 14.874287771239132, y: 131.96828642489052 },
    { x: 15.43410615653135, y: 133.13130095745586 },
    { x: 15.993983639591931, y: 134.29440413667373 },
    { x: 16.553816799326242, y: 135.45741866923905 },
    { x: 17.11366473350264, y: 136.62049229957273 },
    { x: 17.67349789323695, y: 137.78353638102226 },
    { x: 18.233316278529166, y: 138.9465213647034 },
    { x: 18.79317898714766, y: 140.1095949950371 },
    { x: 19.352997372439877, y: 141.2726095276024 },
    { x: 19.91287485550046, y: 142.43571270682028 },
    { x: 20.472737564118948, y: 143.59881588603815 },
    { x: 19.65955227139816, y: 144.33830626160614 },
    { x: 18.679002098663897, y: 145.1759580304306 },
    { x: 17.80918636940606, y: 146.1288799964536 },
    { x: 17.03129721884206, y: 147.15848131693193 },
    { x: 16.333101408920065, y: 148.24378228409552 },
    { x: 15.711023524653912, y: 149.374558984017 },
    { x: 15.160926722257956, y: 150.54206494697814 },
    { x: 14.680151602155714, y: 151.7398585162271 },
    { x: 14.270072187461702, y: 152.96356645690463 },
    { x: 13.974539022303745, y: 154.21821207932197 },
    { x: 13.853802281531319, y: 155.50305666137447 },
    { x: 13.827592421260848, y: 156.7933677870009 },
    { x: 13.89091568006538, y: 158.08234921283906 },
    { x: 14.046446231963484, y: 159.36344108660032 },
    { x: 14.299325582803041, y: 160.6289016006287 },
    { x: 14.655714674936235, y: 161.86912736756466 },
    { x: 15.121183473031595, y: 163.07259432257675 },
    { x: 15.699381264285744, y: 164.22609411443509 },
    { x: 16.391224064108357, y: 165.31520688765832 },
    { x: 17.193195555281637, y: 166.32589692225937 },
    { x: 18.0973766368445, y: 167.2463446645651 },
    { x: 19.092051176218316, y: 168.068099133699 },
    { x: 20.163272100068628, y: 168.78734852360154 },
    { x: 21.29645703405105, y: 169.40462471418792 },
    { x: 22.478220333630592, y: 169.92297124052902 },
    { x: 23.70423308727443, y: 170.32459967434667 },
    { x: 24.967477434989064, y: 170.58634369044117 },
    { x: 26.253045964704082, y: 170.69204004916435 },
    { x: 27.541495510626955, y: 170.63223310757763 },
    { x: 28.811654297240448, y: 170.40730700117535 },
    { x: 30.04437464759387, y: 170.0269833128538 },
    { x: 31.225532195047663, y: 169.50795716217644 },
    { x: 32.34688280091472, y: 168.86973081270418 },
    { x: 33.405205636819076, y: 168.1312746480826 },
    { x: 34.40029386057146, y: 167.30960882560126 },
    { x: 35.33412724741213, y: 166.41882816301546 },
    { x: 36.209069708075745, y: 165.47010213854648 },
    { x: 37.027396506644415, y: 164.47208857525996 },
    { x: 37.790378245138, y: 163.4311404832553 },
    { x: 38.49636018604226, y: 162.35071508198192 },
    { x: 39.097798174706476, y: 161.21284664985652 },
    { x: 39.43388718340583, y: 159.96709524157828 },
    { x: 39.669775925840064, y: 158.6983548014056 },
    { x: 39.81087184781469, y: 157.4155786412459 },
    { x: 39.85339269215427, y: 156.12571074888223 },
    { x: 39.79036492219158, y: 154.83687706746497 },
    { x: 39.61398763250224, y: 153.55868098435366 },
    { x: 39.31710999311395, y: 152.3029716021057 },
    { x: 38.89441320487373, y: 151.0839619340133 },
    { x: 38.34468576353006, y: 149.91678100877814 },
    { x: 37.6715326329533, y: 148.81620326849185 },
    { x: 36.88334569625147, y: 147.79478698893226 },
    { x: 35.99291962027587, y: 146.86098315097576 },
    { x: 35.015294787075746, y: 146.01892859840802 },
    { x: 33.96557067646868, y: 145.26838694015555 },
    { x: 32.85804894839935, y: 144.60601915230563 },
    { x: 31.70499238980375, y: 144.02638824016861 },
    { x: 30.516299876883252, y: 143.52370262244455 },
    { x: 29.29622644896023, y: 143.10304470721297 },
    { x: 28.046929174580054, y: 142.78007540309093 },
    { x: 26.77343136405386, y: 142.57305592050366 },
    { x: 25.485262532530726, y: 142.50145897412784 },
    { x: 24.197935844206807, y: 142.58413675207234 },
    { x: 22.93259352571517, y: 142.8342089589145 },
    { x: 21.713598632064834, y: 143.25560559625066 },
    { x: 20.564073165129123, y: 143.84052575865647 },
    { x: 19.501258898828922, y: 144.57144695781133 },
    { x: 18.534641024987025, y: 145.42582339508348 },
    { x: 17.666686875432728, y: 146.3804591963891 },
    { x: 16.895579193788766, y: 147.41505427829438 },
    { x: 16.21817102388963, y: 148.51341585226692 },
    { x: 15.632526913821323, y: 149.66328113137072 },
    { x: 15.145723821345717, y: 150.85820845885388 },
    { x: 14.09415290547721, y: 150.7023085459035 },
    { x: 12.893818132188542, y: 150.22769436815344 },
    { x: 11.693439035573602, y: 149.753021092635 },
    { x: 10.493045164516568, y: 149.27837736600077 },
    { x: 9.292666067901626, y: 148.80373363936656 },
    { x: 8.092316520170867, y: 148.32908991273231 },
    { x: 6.891996521324292, y: 147.85444618609807 },
    { x: 5.691617424709349, y: 147.37980245946383 },
    { x: 4.491282651420683, y: 146.9051882817138 },
    { x: 3.2908740059215575, y: 146.43051500619538 },
    { x: 2.090480134864524, y: 145.95584173067695 },
    { x: 0.8901305871337652, y: 145.48119800404274 },
    { x: -0.31021896059699355, y: 145.00658382629268 },
    { x: -1.510686703864485, y: 144.53188100189007 },
    { x: -2.711065800479427, y: 144.05723727525586 },
    { x: -3.91145967153646, y: 143.58256399973743 },
    { x: -5.111912640361861, y: 143.107890724219 },
    { x: -6.312276962534711, y: 142.63324699758476 },
    { x: -7.512641284707561, y: 142.15860327095055 },
    { x: -8.713064704648778, y: 141.68392999543212 },
    { x: -9.913429026821628, y: 141.20928626879788 },
    { x: -11.113852446762845, y: 140.73461299327948 },
    { x: -12.314187220051513, y: 140.2599988155294 },
    { x: -13.514551542224362, y: 139.7853550888952 },
    { x: -14.714945413281395, y: 139.31068181337676 },
    { x: -15.91526541212797, y: 138.83606763562673 },
    { x: -17.115644508742914, y: 138.3613943601083 },
    { x: -18.316008830915763, y: 137.88675063347407 },
    { x: -19.516387927530705, y: 137.41210690683982 },
    { x: -20.716840896356107, y: 136.93743363132143 },
    { x: -21.561244585216418, y: 137.40696540099196 },
    { x: -22.070623025207965, y: 138.59273257437832 },
    { x: -22.53519058233574, y: 139.79699734926334 },
    { x: -22.97184921835251, y: 141.01166333138084 },
    { x: -23.388281643145906, y: 142.23339149681814 },
    { x: -23.788949738227576, y: 143.46046801029257 },
    { x: -24.176616324268654, y: 144.69171091643682 },
    { x: -24.55334982316196, y: 145.92623374872542 },
    { x: -24.91956391928606, y: 147.16397740939 },
    { x: -25.256066612363977, y: 148.4100834042784 },
    { x: -25.563227263448017, y: 149.66378346240185 },
    { x: -25.83735226201527, y: 150.92513668152876 },
    { x: -26.073477395522968, y: 152.19408396389073 },
    { x: -26.26535307496637, y: 153.4704480161827 },
    { x: -26.403597529617326, y: 154.75369695848934 },
    { x: -26.473096505216137, y: 156.04244199325407 },
    { x: -26.440430213751643, y: 157.33228033673353 },
    { x: -26.32093452611491, y: 158.61727266320696 },
    { x: -26.17536194818653, y: 159.89978288340905 },
    { x: -25.999605185065047, y: 161.17848129755146 },
    { x: -25.797609012788907, y: 162.45333835675007 },
    { x: -25.571279334387928, y: 163.72405857216307 },
    { x: -25.321591263040155, y: 164.99052374825365 },
    { x: -25.049298295292257, y: 166.25226110287494 },
    { x: -24.754755017754434, y: 167.5089751471851 },
    { x: -24.43799097931087, y: 168.76025219680557 },
    { x: -24.09927211991921, y: 170.00582631177863 },
    { x: -23.73828817629553, y: 171.24510651442074 },
    { x: -23.35514256953448, y: 172.47770866923744 },
    { x: -22.94951026191004, y: 173.70310089631343 },
    { x: -22.521287832327562, y: 174.92081041350178 },
    { x: -22.07007637085058, y: 176.13009849869795 },
    { x: -21.59571335861608, y: 177.3306105652917 },
    { x: -21.097829434571786, y: 178.52148969564175 },
    { x: -20.5760552376654, y: 179.70208581429608 },
    { x: -20.03012482793927, y: 180.8717488458026 },
    { x: -19.459683618783203, y: 182.0296809702884 },
    { x: -18.864436121355368, y: 183.17493662345967 },
    { x: -18.244027749045564, y: 184.30680663209594 },
    { x: -17.598133464127777, y: 185.42437498078758 },
    { x: -16.926546424412727, y: 186.52669610524063 },
    { x: -16.22882339663766, y: 187.61264714785628 },
    { x: -15.504949606360494, y: 188.68131209322473 },
    { x: -14.754732985834032, y: 189.73165673039964 },
    { x: -13.97793714398481, y: 190.76249910401367 },
    { x: -13.17457685525492, y: 191.77283455200458 },
    { x: -12.344725991854817, y: 192.76148111900503 },
    { x: -11.488281132689862, y: 193.7271977518793 },
    { x: -10.605567315486072, y: 194.66897978856528 },
    { x: -9.696776607990637, y: 195.5857043714639 },
    { x: -8.762322694582119, y: 196.4761008985553 },
    { x: -7.802560161870717, y: 197.33919425666144 },
    { x: -6.817976566445455, y: 198.1739206859518 },
    { x: -5.809281081526727, y: 198.97927552436406 },
    { x: -4.777153331450745, y: 199.75434275648854 },
    { x: -3.7233810237105933, y: 200.49974290889315 },
    { x: -2.654878597205132, y: 201.22392696245421 },
    { x: -1.573079172817245, y: 201.9281064214233 },
    { x: -0.4778054572418332, y: 202.61115842820143 },
    { x: 0.6306913840055466, y: 203.27243290733657 },
    { x: 1.752426125366986, y: 203.91107294118737 },
    { x: 2.8872362479794766, y: 204.52610341657586 },
    { x: 4.035062654074654, y: 205.11660831809232 },
    { x: 5.19556553148441, y: 205.68167163032703 },
    { x: 6.368582361345738, y: 206.22025914233365 },
    { x: 7.553788105932623, y: 206.73148438758662 },
    { x: 8.750798629750683, y: 207.21434270402378 },
    { x: 9.959303669515997, y: 207.66788852735127 },
    { x: 11.178830443081631, y: 208.0908512555491 },
    { x: 12.408758423879743, y: 208.48249216651283 },
    { x: 13.648585280879216, y: 208.84142246268578 },
    { x: 14.8976904875122, y: 209.16681477531083 },
    { x: 16.155320547232034, y: 209.45754624678904 },
    { x: 17.420692414607853, y: 209.71246447063723 },
    { x: 18.692919623114168, y: 209.93041704037225 },
    { x: 19.971027059572936, y: 210.11019245174265 },
    { x: 21.25415780634284, y: 210.2505792004969 },
    { x: 22.54107081028819, y: 210.35024758684673 },
    { x: 23.830525018273296, y: 210.4078383621197 },
    { x: 25.12119073050991, y: 210.42148994661235 },
    { x: 26.411516630578415, y: 210.3893703095052 },
    { x: 27.699729785427824, y: 210.30882005122194 },
    { x: 28.983599254302305, y: 210.17629330566038 },
    { x: 30.260229246551916, y: 209.9862348825943 },
    { x: 31.52453735409714, y: 209.72709116830788 },
    { x: 32.78444267789908, y: 209.45417767399212 },
    { x: 34.05214890712537, y: 209.21119719935393 },
    { x: 35.313856712862474, y: 208.93887468272186 },
    { x: 36.56995023060478, y: 208.6417606522601 },
    { x: 37.82048855812065, y: 208.3218939809773 },
    { x: 39.06517620656825, y: 207.98010203763062 },
    { x: 40.303835882642495, y: 207.61703489767203 },
    { x: 41.53620164638571, y: 207.23304714771174 },
    { x: 42.76177116676681, y: 206.82802059221305 },
    { x: 43.98024895494394, y: 206.4020143289443 },
    { x: 45.191132679886, y: 205.95499880902136 },
    { x: 46.3938609127935, y: 205.48641260364465 },
    { x: 47.58796087151952, y: 204.99631481058262 },
    { x: 48.772752931727844, y: 204.48405535438323 },
    { x: 49.94761656685062, y: 203.9494864906255 },
    { x: 51.11178350589908, y: 203.39201724162584 },
    { x: 52.264485477884485, y: 202.81114527635313 },
    { x: 53.40489511404969, y: 202.20645691042878 },
    { x: 54.53203730121665, y: 201.57744981282167 },
    { x: 55.64490737732313, y: 200.9236216525007 },
    { x: 56.74253022919111, y: 200.24438145178223 },
    { x: 57.823605705916506, y: 199.53910868409835 },
    { x: 58.886981401016186, y: 198.8074783117231 },
    { x: 59.93132761470191, y: 198.0488698080886 },
    { x: 60.95525554941706, y: 197.26298768435308 },
    { x: 61.957228663184125, y: 196.44927051171697 },
    { x: 62.93568086514137, y: 195.6073932524543 },
    { x: 63.888986966658756, y: 194.73717861326 },
    { x: 64.81540358356945, y: 193.83841975194477 },
    { x: 65.71315778282248, y: 192.91102802185603 },
    { x: 66.58106760905049, y: 191.95559440067746 },
    { x: 67.42897284068651, y: 190.9824019001048 },
    { x: 68.26086257709525, y: 189.99538052173443 },
    { x: 69.07576170509867, y: 188.99435297226123 },
    { x: 69.87272466040291, y: 187.97899421395923 },
    { x: 70.6504512921039, y: 186.9488314646814 },
    { x: 71.40781874260269, y: 185.90362833335436 },
    { x: 72.14343821434267, y: 184.8430006844837 },
    { x: 72.85586181199886, y: 183.76662348034344 },
    { x: 73.54337570028864, y: 182.6742307809759 },
    { x: 74.20420694616102, y: 181.5654089020025 },
    { x: 74.83619848107062, y: 180.43998055011815 },
    { x: 75.43710458981953, y: 179.29759113871268 },
    { x: 76.00429542171545, y: 178.13815202113352 },
    { x: 76.53478653945588, y: 176.96145635519142 },
    { x: 77.02482523474954, y: 175.76738594534956 },
    { x: 77.47033376157917, y: 174.55597034049222 },
    { x: 77.86605241856016, y: 173.32747548057696 },
    { x: 78.20485992460438, y: 172.0820491100248 },
    { x: 78.47691650127881, y: 170.82040040205604 },
    { x: 78.66555657790416, y: 169.54379995869064 },
    { x: 78.76247691802494, y: 168.25821665453353 },
    { x: 78.93016683576441, y: 166.97836583390793 },
    { x: 79.06337320566215, y: 165.69452591391763 },
    { x: 79.16906956438534, y: 164.40805614323503 },
    { x: 79.25006305593139, y: 163.11981343950146 },
    { x: 79.30762428232022, y: 161.83032968263217 },
    { x: 79.34263971007728, y: 160.53998900812155 },
    { x: 79.35534573027603, y: 159.24926419811658 },
    { x: 79.34606738064251, y: 157.95848029034326 },
    { x: 79.3148637589451, y: 156.66808051806427 },
    { x: 79.26170531629957, y: 155.37836037012153 },
    { x: 79.18623746609576, y: 154.0897926286619 },
    { x: 79.0884011105653, y: 152.80276142917984 },
    { x: 78.96801895640306, y: 151.5175622605171 },
    { x: 78.82447047704123, y: 150.23478610035738 },
    { x: 78.65769657471144, y: 148.95484663307928 },
    { x: 78.46704717396162, y: 147.6781870919455 },
    { x: 78.25234498148673, y: 146.40539845463968 },
    { x: 78.01285127518214, y: 145.13701260107717 },
    { x: 77.7483592128586, y: 143.87362050894163 },
    { x: 77.45833691460079, y: 142.61584270480088 },
    { x: 77.14222295160927, y: 141.36438836187534 },
    { x: 76.79957409062125, y: 140.11996665338538 },
    { x: 76.42988800060563, y: 138.88322765478304 },
    { x: 76.03272144829965, y: 137.65508738147804 },
    { x: 75.60760165155642, y: 136.43631410445906 },
    { x: 75.15402627934478, y: 135.22785338802 },
    { x: 74.6717293917071, y: 134.0306212475706 },
    { x: 74.16029730426483, y: 132.84547460075206 },
    { x: 73.61931633263939, y: 131.6735658540476 },
    { x: 73.04860918352567, y: 130.5158110228669 },
    { x: 72.44790991696604, y: 129.37336251369305 },
    { x: 71.81715943519212, y: 128.24719543970414 },
    { x: 71.15609179824628, y: 127.13855085403583 },
    { x: 70.46494339720196, y: 126.04843341875038 },
    { x: 69.74371423205919, y: 124.97796599144675 },
    { x: 68.99255204723887, y: 123.92824188083969 },
    { x: 68.211781880467, y: 122.90044304229654 },
    { x: 67.40175831835381, y: 121.89548549122698 },
    { x: 66.56301324081458, y: 120.91437388969325 },
    { x: 65.69610807664878, y: 119.95811289975754 },
    { x: 64.80166335242427, y: 119.02750034129284 },
    { x: 63.880476888014, y: 118.12336358305625 },
    { x: 62.933346503290906, y: 117.24647089603656 },
    { x: 61.96118821366466, y: 116.397354160149 },
    { x: 60.964947583429144, y: 115.57663390196151 },
    { x: 59.94565882353075, y: 114.7847533547368 },
    { x: 58.90435614491589, y: 114.02200800731666 },
    { x: 57.84216240518354, y: 113.28863425077459 },
    { x: 56.76020046193264, y: 112.58472073176317 },
    { x: 55.659593172762165, y: 111.91041519470326 },
    { x: 54.54140429750271, y: 111.26562899294234 },
    { x: 53.40687488928996, y: 110.65006663763857 },
    { x: 52.256920963533595, y: 110.06381677544452 },
    { x: 51.092754024485124, y: 109.50631797756068 },
    { x: 49.9153491853226, y: 108.97730430402942 },
    { x: 48.725711108108236, y: 108.47648026600889 },
    { x: 47.52481490602009, y: 108.00319578804708 },
    { x: 46.31360614335202, y: 107.55703718576542 },
    { x: 45.09294173774533, y: 107.13747257924861 },
    { x: 43.8635899601888, y: 106.7438814419288 },
    { x: 42.62643727720789, y: 106.37567279612236 },
    { x: 41.38219286202304, y: 106.03225566414557 },
    { x: 40.13144769231789, y: 105.71315726385153 },
    { x: 38.874970039081205, y: 105.41749112871476 },
    { x: 37.61332133111246, y: 105.14484357435666 },
    { x: 36.34706299721114, y: 104.89441678090431 },
    { x: 35.07652007510327, y: 104.66671307938881 },
    { x: 33.80201760251485, y: 104.46226434972547 },
    { x: 32.52391016605608, y: 104.28204570509233 },
    { x: 31.2424932545688, y: 104.12676631870978 },
    { x: 29.958180552431568, y: 103.99748995040842 },
    { x: 28.67150393955968, y: 103.89495532229282 },
    { x: 27.382877100331708, y: 103.81996025423594 },
    { x: 26.092950110199673, y: 103.77347985941581 },
    { x: 24.80228439796306, y: 103.75631195770539 },
    { x: 23.511589136842264, y: 103.76931346674598 },
    { x: 22.22157350005768, y: 103.81325265752636 },
    { x: 20.933005758598075, y: 103.88910464322456 },
    { x: 19.646801927873117, y: 103.99740130375586 },
    { x: 18.363818925524132, y: 104.13891091010905 },
    { x: 17.084987541402878, y: 104.31422443996779 },
    { x: 15.811415858666226, y: 104.52402151766829 },
    { x: 14.544034667165949, y: 104.76862718093656 },
    { x: 13.28399637338519, y: 105.04854376080372 },
    { x: 12.032409060480818, y: 105.36412584387996 },
    { x: 10.7903808116097, y: 105.71543252793363 },
    { x: 9.55906403325498, y: 106.10261155738569 },
    { x: 8.339596357457712, y: 106.52560383446774 },
    { x: 7.1331006418168545, y: 106.98432071252726 },
    { x: 5.9406701950471845, y: 107.47846670272239 },
    { x: 4.763398325863481, y: 108.00765766955875 },
    { x: 3.602260147443786, y: 108.57145037977361 },
    { x: 2.4582898707345127, y: 109.16925385568328 },
    { x: 1.3323296389348804, y: 109.80038847295157 },
    { x: 0.2252511441282928, y: 110.46402686282136 },
    { x: -0.8622216660227627, y: 111.1593121076513 },
    { x: -1.9294534905083478, y: 111.88535774091594 },
    { x: -2.975823802760616, y: 112.64110000278465 },
    { x: -4.000785948422179, y: 113.42565242673196 },
    { x: -5.003955791998655, y: 114.23789215515889 },
    { x: -5.985052619090304, y: 115.07663723269812 },
    { x: -6.943633196434379, y: 115.94103074170835 },
    { x: -7.879771396241337, y: 116.82974298240133 },
    { x: -8.793038759690523, y: 117.74185793936738 },
    { x: -9.683627354529127, y: 118.67619365723915 },
    { x: -10.5514485341046, y: 119.63168637618608 },
    { x: -11.396457975090668, y: 120.60742008079848 },
    { x: -12.218803421908245, y: 121.60233101124578 },
    { x: -13.018617844536154, y: 122.61544405434988 },
    { x: -13.796063761837408, y: 123.64581364581696 },
    { x: -14.551303692675008, y: 124.69261241688989 },
    { x: -15.284514930354058, y: 125.75492435215898 },
    { x: -15.995800895969197, y: 126.83204027840384 },
    { x: -16.685516176130623, y: 127.92310327798315 },
    { x: -17.35388238746971, y: 129.02734507990814 },
    { x: -18.000884755544366, y: 130.1442929020319 },
    { x: -18.626981288059426, y: 131.27306027782893 },
    { x: -19.232127661688626, y: 132.4131744251523 },
    { x: -19.816663688600062, y: 133.56404436631837 },
    { x: -20.380426849930732, y: 134.72519731918013 },
    { x: -20.92375695784874, y: 135.89607185493819 },
    { x: -21.446506267933174, y: 137.0762838380981 },
    { x: -21.94858613353148, y: 138.2653900353972 },
    { x: -22.429967005759476, y: 139.46306540910936 },
    { x: -22.890117004701867, y: 140.669044019277 },
    { x: -23.328637220422177, y: 141.8830599259425 },
    { x: -23.744582088626547, y: 143.10499493356906 },
    { x: -24.13656281175837, y: 144.33481949327253 },
    { x: -24.501624501399323, y: 145.5728881916631 },
    { x: -24.83270497422963, y: 146.82047163076064 },
    { x: -25.164657139143348, y: 146.03491454475113 },
    { x: -25.50396697621867, y: 144.7895472719673 },
    { x: -25.843276813293993, y: 143.5441209014151 },
    { x: -26.182586650369316, y: 142.29869453086295 },
    { x: -26.52189648744464, y: 141.05326816031075 },
    { x: -26.86119155007787, y: 139.80790088752693 },
    { x: -27.200501387153192, y: 138.56247451697476 },
    { x: -27.539811224228515, y: 137.3170481464226 },
    { x: -27.879121061303838, y: 136.07165132475458 },
    { x: -28.21843089837916, y: 134.82625450308657 },
    { x: -28.557740735454484, y: 133.58082813253438 },
    { x: -28.897050572529807, y: 132.3354313108664 },
    { x: -29.23636040960513, y: 131.0900344891984 },
    { x: -29.575670246680453, y: 129.84460811864622 },
    { x: -29.914980083755776, y: 128.59918174809403 },
    { x: -30.2542899208311, y: 127.35378492642604 },
    { x: -30.59359975790642, y: 126.10838810475803 },
    { x: -30.93289482053965, y: 124.86296173420584 },
    { x: -31.272219432057067, y: 123.61756491253784 },
    { x: -31.611514494690297, y: 122.37216809086985 },
    { x: -31.95082433176562, y: 121.12674172031767 },
    { x: -32.29013416884094, y: 119.88131534976549 },
    { x: -32.62944400591626, y: 118.63591852809749 },
    { x: -32.96875384299159, y: 117.3905217064295 },
    { x: -33.30806368006691, y: 116.14509533587731 },
    { x: -33.647373517142235, y: 114.8996985142093 },
    { x: -33.986683354217554, y: 113.65427214365712 },
    { x: -34.32597841685079, y: 112.40887532198913 },
    { x: -34.665288253926114, y: 111.16347850032113 },
    { x: -35.004598091001434, y: 109.91805212976895 },
    { x: -35.34390792807676, y: 108.67265530810096 },
    { x: -35.68321776515208, y: 107.42722893754878 },
    { x: -36.022527602227406, y: 106.18183211588078 },
    { x: -36.361837439302725, y: 104.93643529421279 },
    { x: -36.70114727637805, y: 103.69100892366059 },
    { x: -37.04045711345337, y: 102.44558255310841 },
    { x: -37.3797669505287, y: 101.20018573144041 },
    { x: -37.71907678760402, y: 99.9547889097724 },
    { x: -38.05838662467934, y: 98.70936253922024 },
    { x: -38.39769646175466, y: 97.46396571755223 },
    { x: -38.736991524387896, y: 96.21853934700003 },
    { x: -39.076301361463216, y: 94.97314252533204 },
    { x: -39.41561119853854, y: 93.72771615477986 },
    { x: -39.75492103561386, y: 92.48231933311186 },
    { x: -40.09423087268919, y: 91.23692251144386 },
    { x: -40.43354070976451, y: 89.99149614089168 },
    { x: -40.772850546839834, y: 88.74609931922369 },
    { x: -41.11216038391515, y: 87.50067294867151 },
    { x: -41.45147022099048, y: 86.25527612700351 },
    { x: -41.79076528362371, y: 85.00984975645132 },
    { x: -42.130075120699026, y: 83.76445293478332 },
    { x: -42.46938495777435, y: 82.51905611311533 },
    { x: -42.80869479484968, y: 81.27362974256314 },
    { x: -43.148004631925005, y: 80.02823292089515 },
    { x: -43.48731446900032, y: 78.78280655034297 },
    { x: -43.826624306075644, y: 77.53740972867497 },
    { x: -44.16593414315097, y: 76.29198335812278 },
    { x: -44.5052439802263, y: 75.04658653645478 },
    { x: -44.84455381730161, y: 73.80118971478679 },
    { x: -45.183863654376935, y: 72.55576334423459 },
    { x: -45.52317349145226, y: 71.3103665225666 },
    { x: -45.86248332852759, y: 70.06494015201442 },
    { x: -46.201778391160815, y: 68.81954333034642 },
    { x: -46.54108822823614, y: 67.57411695979424 },
    { x: -46.88039806531146, y: 66.32872013812624 },
    { x: -47.21970790238678, y: 65.08332331645823 },
    { x: -47.55901773946211, y: 63.83789694590605 },
    { x: -47.89832757653743, y: 62.59250012423806 },
    { x: -48.23763741361275, y: 61.347073753685876 },
    { x: -48.57694725068807, y: 60.10167693201788 },
    { x: -48.916242313321305, y: 58.85628011034988 },
    { x: -49.25555215039663, y: 57.61085373979769 },
    { x: -49.59486198747195, y: 56.365456918129695 },
    { x: -49.93417182454727, y: 55.12003054757752 },
    { x: -50.2734816616226, y: 53.87463372590951 },
    { x: -50.61279149869792, y: 52.62920735535733 },
    { x: -50.95210133577324, y: 51.383810533689335 },
    { x: -51.29141117284856, y: 50.13839893757925 },
    { x: -51.63072100992389, y: 48.89298734146915 },
    { x: -51.970030846999215, y: 47.64757574535906 },
    { x: -52.309340684074535, y: 46.402164149248975 },
    { x: -52.648650521149854, y: 45.15676732758097 },
    { x: -52.98796035822518, y: 43.91134095702879 },
    { x: -53.32725542085841, y: 42.66594413536079 },
    { x: -53.66656525793373, y: 41.4205325392507 },
    { x: -54.00587509500906, y: 40.17512094314061 },
    { x: -54.345184932084386, y: 38.92970934703052 },
    { x: -54.6844947691597, y: 37.68429775092043 },
    { x: -55.023804606235025, y: 36.43890092925243 },
    { x: -55.36311444331035, y: 35.193474558700245 },
    { x: -55.70242428038568, y: 33.94807773703225 },
    { x: -56.04173411746099, y: 32.702666140922155 },
    { x: -56.38104395453632, y: 31.45725454481207 },
    { x: -56.72033901716955, y: 30.211842948701978 },
    { x: -57.05964885424487, y: 28.966431352591883 },
    { x: -57.398958691320196, y: 27.721019756481798 },
    { x: -57.738268528395515, y: 26.475608160371703 },
    { x: -58.07757836547084, y: 25.230211338703707 },
    { x: -58.41688820254616, y: 23.98479974259362 },
    { x: -58.75619803962148, y: 22.739388146483524 },
    { x: -59.09550787669681, y: 21.493976550373432 },
    { x: -59.434817713772134, y: 20.248564954263344 },
    { x: -59.77412755084745, y: 19.003153358153256 },
    { x: -60.11343738792277, y: 17.757756536485253 },
    { x: -60.4527472249981, y: 16.512344940375165 },
    { x: -60.792042287631325, y: 15.266933344265073 },
    { x: -61.13135212470665, y: 14.021521748154983 },
    { x: -61.47066196178198, y: 12.776110152044893 },
    { x: -61.809971798857305, y: 11.530698555934803 },
    { x: -62.14928163593262, y: 10.28528695982471 },
    { x: -62.48859147300794, y: 9.039875363714621 },
    { x: -62.82790131008327, y: 7.794478542046622 },
    { x: -63.167211147158596, y: 6.54906694593653 },
    { x: -63.50652098423391, y: 5.30365534982644 },
    { x: -63.845830821309235, y: 4.05824375371635 },
    { x: -64.18514065838455, y: 2.8128321576062585 },
    { x: -64.52443572101778, y: 1.5674205614961683 },
    { x: -64.86374555809311, y: 0.32200896538607776 },
    { x: -65.62684549212344, y: -0.6618063590504228 },
    { x: -66.588085469044, y: -1.5233188518527894 },
    { x: -67.54932544596456, y: -2.384831344655156 },
    { x: -68.51055064844303, y: -3.2463438374575224 },
    { x: -69.4717906253636, y: -4.107841555817798 },
    { x: -70.43303060228415, y: -4.969354048620164 },
    { x: -71.39425580476262, y: -5.830866541422531 },
    { x: -72.35549578168317, y: -6.692379034224897 },
    { x: -73.31673575860373, y: -7.553891527027265 },
    { x: -74.2779609610822, y: -8.41540401982963 }
  ];
  
// ── epicycles.js
function epicycles(x, y, rotation, fourier, time) {
    for(let i = 0; i < fourier.length; i++) {
        let prevx = x;
        let prevy = y;
        let radius = fourier[i].amp;
        let freq = fourier[i].freq;
        let phase = fourier[i].phase;

        x += radius * cos(freq * time + phase + rotation);
        y += radius * sin(freq * time + phase + rotation);


        stroke(255, 100);
        noFill();
        ellipse(prevx, prevy, radius * 2);
        stroke(255);
        line(prevx, prevy, x, y);
    }
    return createVector(x, y);
}
// ── fourier.js
function dft(x) {
    const N = x.length;
    let X = [];

    for(let k = 0; k < N; k++) {
        let re = 0;
        let im = 0;
        for(let n = 0; n < N; n++) {
            const theta = TWO_PI * k * n / N;
            re += x[n] * cos(theta);
            im -= x[n] * sin(theta);
        }
        re /= N;
        im /= N;
        let freq = k;
        let amp = sqrt(re * re + im * im);
        let phase = atan2(im, re);
        X[k] = {re, im, freq, amp, phase};
    }


    return X;
}
// ── input.js
function setInputs(x, y, step) {
    for(let i = 0; i < drawing.length; i += step) {
        x.push(drawing[i].x);
        y.push(drawing[i].y);
    }
}
